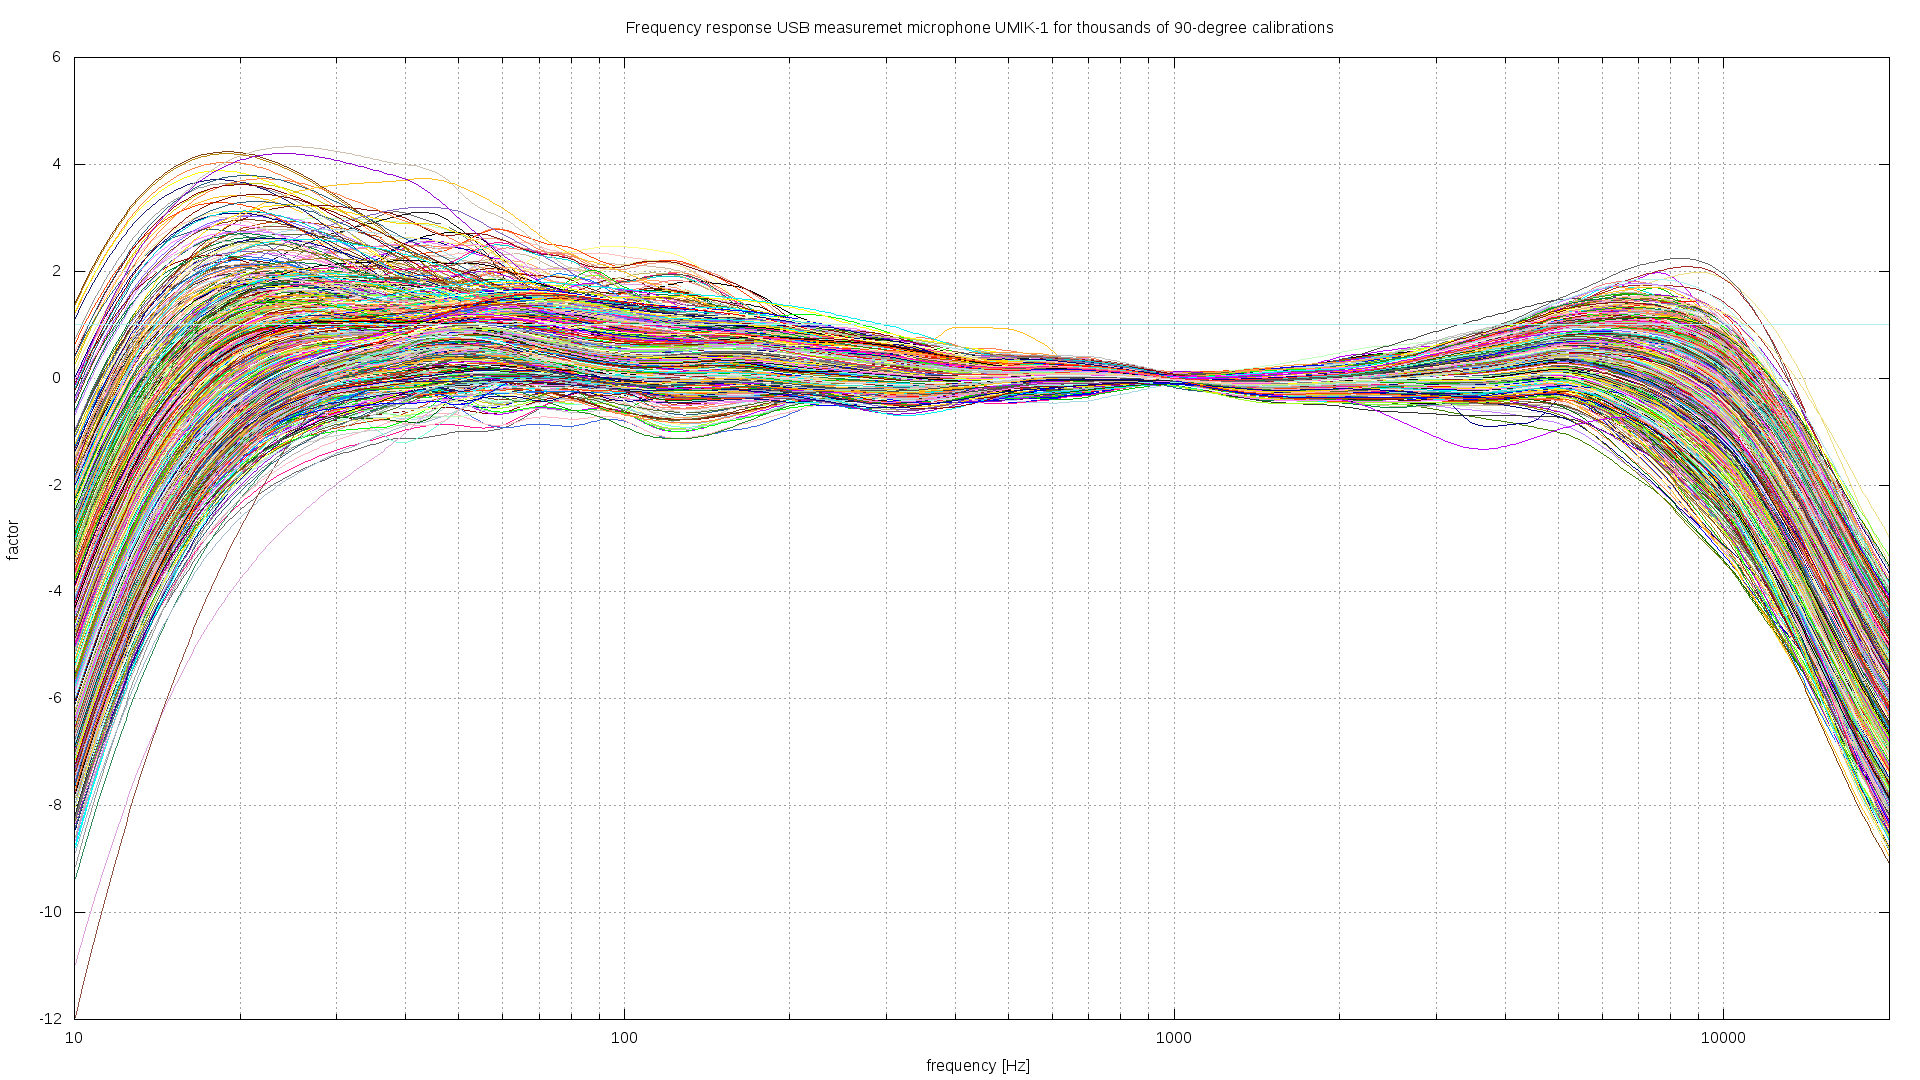

This figure's gnuplot source:
set title 'Frequency response USB measuremet microphone UMIK-1 \
for thousands of 90-degree calibrations'
set nokey
set term png size 1920, 1080
set output 'plots/responses-all_90deg.png'
set ylabel 'factor'
set xlabel 'frequency [Hz]'
set xrange [:20000]
set logscale x
set grid ytics lt 1
set grid xtics lt 1
set grid mxtics lt 0
plot \
'data/7006000_90deg.tsv' using 1:2 with lines, \
'data/7006001_90deg.tsv' using 1:2 with lines, \
'data/7006002_90deg.tsv' using 1:2 with lines, \
'data/7006003_90deg.tsv' using 1:2 with lines, \
'data/7006004_90deg.tsv' using 1:2 with lines, \
'data/7006005_90deg.tsv' using 1:2 with lines, \
'data/7006006_90deg.tsv' using 1:2 with lines, \
'data/7006007_90deg.tsv' using 1:2 with lines, \
'data/7006008_90deg.tsv' using 1:2 with lines, \
'data/7006009_90deg.tsv' using 1:2 with lines, \
'data/7006010_90deg.tsv' using 1:2 with lines, \
'data/7006011_90deg.tsv' using 1:2 with lines, \
'data/7006012_90deg.tsv' using 1:2 with lines, \
'data/7006013_90deg.tsv' using 1:2 with lines, \
'data/7006014_90deg.tsv' using 1:2 with lines, \
'data/7006015_90deg.tsv' using 1:2 with lines, \
'data/7006016_90deg.tsv' using 1:2 with lines, \
'data/7006017_90deg.tsv' using 1:2 with lines, \
'data/7006018_90deg.tsv' using 1:2 with lines, \
'data/7006019_90deg.tsv' using 1:2 with lines, \
'data/7006020_90deg.tsv' using 1:2 with lines, \
'data/7006021_90deg.tsv' using 1:2 with lines, \
'data/7006022_90deg.tsv' using 1:2 with lines, \
'data/7006023_90deg.tsv' using 1:2 with lines, \
'data/7006024_90deg.tsv' using 1:2 with lines, \
'data/7006025_90deg.tsv' using 1:2 with lines, \
'data/7006026_90deg.tsv' using 1:2 with lines, \
'data/7006027_90deg.tsv' using 1:2 with lines, \
'data/7006028_90deg.tsv' using 1:2 with lines, \
'data/7006029_90deg.tsv' using 1:2 with lines, \
'data/7006030_90deg.tsv' using 1:2 with lines, \
'data/7006031_90deg.tsv' using 1:2 with lines, \
'data/7006032_90deg.tsv' using 1:2 with lines, \
'data/7006033_90deg.tsv' using 1:2 with lines, \
'data/7006034_90deg.tsv' using 1:2 with lines, \
'data/7006035_90deg.tsv' using 1:2 with lines, \
'data/7006036_90deg.tsv' using 1:2 with lines, \
'data/7006037_90deg.tsv' using 1:2 with lines, \
'data/7006038_90deg.tsv' using 1:2 with lines, \
'data/7006039_90deg.tsv' using 1:2 with lines, \
'data/7006040_90deg.tsv' using 1:2 with lines, \
'data/7006041_90deg.tsv' using 1:2 with lines, \
'data/7006042_90deg.tsv' using 1:2 with lines, \
'data/7006043_90deg.tsv' using 1:2 with lines, \
'data/7006044_90deg.tsv' using 1:2 with lines, \
'data/7006045_90deg.tsv' using 1:2 with lines, \
'data/7006046_90deg.tsv' using 1:2 with lines, \
'data/7006047_90deg.tsv' using 1:2 with lines, \
'data/7006048_90deg.tsv' using 1:2 with lines, \
'data/7006049_90deg.tsv' using 1:2 with lines, \
'data/7006050_90deg.tsv' using 1:2 with lines, \
'data/7006051_90deg.tsv' using 1:2 with lines, \
'data/7006052_90deg.tsv' using 1:2 with lines, \
'data/7006053_90deg.tsv' using 1:2 with lines, \
'data/7006054_90deg.tsv' using 1:2 with lines, \
'data/7006055_90deg.tsv' using 1:2 with lines, \
'data/7006056_90deg.tsv' using 1:2 with lines, \
'data/7006057_90deg.tsv' using 1:2 with lines, \
'data/7006058_90deg.tsv' using 1:2 with lines, \
'data/7006059_90deg.tsv' using 1:2 with lines, \
'data/7006060_90deg.tsv' using 1:2 with lines, \
'data/7006061_90deg.tsv' using 1:2 with lines, \
'data/7006062_90deg.tsv' using 1:2 with lines, \
'data/7006063_90deg.tsv' using 1:2 with lines, \
'data/7006064_90deg.tsv' using 1:2 with lines, \
'data/7006065_90deg.tsv' using 1:2 with lines, \
'data/7006066_90deg.tsv' using 1:2 with lines, \
'data/7006067_90deg.tsv' using 1:2 with lines, \
'data/7006068_90deg.tsv' using 1:2 with lines, \
'data/7006069_90deg.tsv' using 1:2 with lines, \
'data/7006070_90deg.tsv' using 1:2 with lines, \
'data/7006071_90deg.tsv' using 1:2 with lines, \
'data/7006072_90deg.tsv' using 1:2 with lines, \
'data/7006073_90deg.tsv' using 1:2 with lines, \
'data/7006074_90deg.tsv' using 1:2 with lines, \
'data/7006075_90deg.tsv' using 1:2 with lines, \
'data/7006076_90deg.tsv' using 1:2 with lines, \
'data/7006077_90deg.tsv' using 1:2 with lines, \
'data/7006078_90deg.tsv' using 1:2 with lines, \
'data/7006079_90deg.tsv' using 1:2 with lines, \
'data/7006080_90deg.tsv' using 1:2 with lines, \
'data/7006081_90deg.tsv' using 1:2 with lines, \
'data/7006082_90deg.tsv' using 1:2 with lines, \
'data/7006083_90deg.tsv' using 1:2 with lines, \
'data/7006084_90deg.tsv' using 1:2 with lines, \
'data/7006085_90deg.tsv' using 1:2 with lines, \
'data/7006086_90deg.tsv' using 1:2 with lines, \
'data/7006087_90deg.tsv' using 1:2 with lines, \
'data/7006088_90deg.tsv' using 1:2 with lines, \
'data/7006089_90deg.tsv' using 1:2 with lines, \
'data/7006090_90deg.tsv' using 1:2 with lines, \
'data/7006091_90deg.tsv' using 1:2 with lines, \
'data/7006092_90deg.tsv' using 1:2 with lines, \
'data/7006093_90deg.tsv' using 1:2 with lines, \
'data/7006094_90deg.tsv' using 1:2 with lines, \
'data/7006095_90deg.tsv' using 1:2 with lines, \
'data/7006096_90deg.tsv' using 1:2 with lines, \
'data/7006097_90deg.tsv' using 1:2 with lines, \
'data/7006098_90deg.tsv' using 1:2 with lines, \
'data/7006099_90deg.tsv' using 1:2 with lines, \
'data/7006100_90deg.tsv' using 1:2 with lines, \
'data/7006101_90deg.tsv' using 1:2 with lines, \
'data/7006102_90deg.tsv' using 1:2 with lines, \
'data/7006103_90deg.tsv' using 1:2 with lines, \
'data/7006104_90deg.tsv' using 1:2 with lines, \
'data/7006105_90deg.tsv' using 1:2 with lines, \
'data/7006106_90deg.tsv' using 1:2 with lines, \
'data/7006107_90deg.tsv' using 1:2 with lines, \
'data/7006108_90deg.tsv' using 1:2 with lines, \
'data/7006109_90deg.tsv' using 1:2 with lines, \
'data/7006110_90deg.tsv' using 1:2 with lines, \
'data/7006111_90deg.tsv' using 1:2 with lines, \
'data/7006112_90deg.tsv' using 1:2 with lines, \
'data/7006113_90deg.tsv' using 1:2 with lines, \
'data/7006114_90deg.tsv' using 1:2 with lines, \
'data/7006115_90deg.tsv' using 1:2 with lines, \
'data/7006116_90deg.tsv' using 1:2 with lines, \
'data/7006117_90deg.tsv' using 1:2 with lines, \
'data/7006118_90deg.tsv' using 1:2 with lines, \
'data/7006119_90deg.tsv' using 1:2 with lines, \
'data/7006120_90deg.tsv' using 1:2 with lines, \
'data/7006121_90deg.tsv' using 1:2 with lines, \
'data/7006122_90deg.tsv' using 1:2 with lines, \
'data/7006123_90deg.tsv' using 1:2 with lines, \
'data/7006124_90deg.tsv' using 1:2 with lines, \
'data/7006125_90deg.tsv' using 1:2 with lines, \
'data/7006126_90deg.tsv' using 1:2 with lines, \
'data/7006127_90deg.tsv' using 1:2 with lines, \
'data/7006128_90deg.tsv' using 1:2 with lines, \
'data/7006129_90deg.tsv' using 1:2 with lines, \
'data/7006130_90deg.tsv' using 1:2 with lines, \
'data/7006131_90deg.tsv' using 1:2 with lines, \
'data/7006132_90deg.tsv' using 1:2 with lines, \
'data/7006133_90deg.tsv' using 1:2 with lines, \
'data/7006134_90deg.tsv' using 1:2 with lines, \
'data/7006135_90deg.tsv' using 1:2 with lines, \
'data/7006136_90deg.tsv' using 1:2 with lines, \
'data/7006137_90deg.tsv' using 1:2 with lines, \
'data/7006138_90deg.tsv' using 1:2 with lines, \
'data/7006139_90deg.tsv' using 1:2 with lines, \
'data/7006140_90deg.tsv' using 1:2 with lines, \
'data/7006141_90deg.tsv' using 1:2 with lines, \
'data/7006142_90deg.tsv' using 1:2 with lines, \
'data/7006143_90deg.tsv' using 1:2 with lines, \
'data/7006144_90deg.tsv' using 1:2 with lines, \
'data/7006145_90deg.tsv' using 1:2 with lines, \
'data/7006146_90deg.tsv' using 1:2 with lines, \
'data/7006147_90deg.tsv' using 1:2 with lines, \
'data/7006148_90deg.tsv' using 1:2 with lines, \
'data/7006149_90deg.tsv' using 1:2 with lines, \
'data/7006150_90deg.tsv' using 1:2 with lines, \
'data/7006151_90deg.tsv' using 1:2 with lines, \
'data/7006152_90deg.tsv' using 1:2 with lines, \
'data/7006153_90deg.tsv' using 1:2 with lines, \
'data/7006154_90deg.tsv' using 1:2 with lines, \
'data/7006155_90deg.tsv' using 1:2 with lines, \
'data/7006156_90deg.tsv' using 1:2 with lines, \
'data/7006157_90deg.tsv' using 1:2 with lines, \
'data/7006158_90deg.tsv' using 1:2 with lines, \
'data/7006159_90deg.tsv' using 1:2 with lines, \
'data/7006160_90deg.tsv' using 1:2 with lines, \
'data/7006161_90deg.tsv' using 1:2 with lines, \
'data/7006162_90deg.tsv' using 1:2 with lines, \
'data/7006163_90deg.tsv' using 1:2 with lines, \
'data/7006164_90deg.tsv' using 1:2 with lines, \
'data/7006165_90deg.tsv' using 1:2 with lines, \
'data/7006166_90deg.tsv' using 1:2 with lines, \
'data/7006167_90deg.tsv' using 1:2 with lines, \
'data/7006168_90deg.tsv' using 1:2 with lines, \
'data/7006169_90deg.tsv' using 1:2 with lines, \
'data/7006170_90deg.tsv' using 1:2 with lines, \
'data/7006171_90deg.tsv' using 1:2 with lines, \
'data/7006172_90deg.tsv' using 1:2 with lines, \
'data/7006173_90deg.tsv' using 1:2 with lines, \
'data/7006174_90deg.tsv' using 1:2 with lines, \
'data/7006175_90deg.tsv' using 1:2 with lines, \
'data/7006176_90deg.tsv' using 1:2 with lines, \
'data/7006177_90deg.tsv' using 1:2 with lines, \
'data/7006178_90deg.tsv' using 1:2 with lines, \
'data/7006179_90deg.tsv' using 1:2 with lines, \
'data/7006180_90deg.tsv' using 1:2 with lines, \
'data/7006181_90deg.tsv' using 1:2 with lines, \
'data/7006182_90deg.tsv' using 1:2 with lines, \
'data/7006183_90deg.tsv' using 1:2 with lines, \
'data/7006184_90deg.tsv' using 1:2 with lines, \
'data/7006185_90deg.tsv' using 1:2 with lines, \
'data/7006186_90deg.tsv' using 1:2 with lines, \
'data/7006187_90deg.tsv' using 1:2 with lines, \
'data/7006188_90deg.tsv' using 1:2 with lines, \
'data/7006189_90deg.tsv' using 1:2 with lines, \
'data/7006190_90deg.tsv' using 1:2 with lines, \
'data/7006191_90deg.tsv' using 1:2 with lines, \
'data/7006192_90deg.tsv' using 1:2 with lines, \
'data/7006193_90deg.tsv' using 1:2 with lines, \
'data/7006194_90deg.tsv' using 1:2 with lines, \
'data/7006195_90deg.tsv' using 1:2 with lines, \
'data/7006196_90deg.tsv' using 1:2 with lines, \
'data/7006197_90deg.tsv' using 1:2 with lines, \
'data/7006198_90deg.tsv' using 1:2 with lines, \
'data/7006199_90deg.tsv' using 1:2 with lines, \
'data/7006200_90deg.tsv' using 1:2 with lines, \
'data/7006201_90deg.tsv' using 1:2 with lines, \
'data/7006202_90deg.tsv' using 1:2 with lines, \
'data/7006203_90deg.tsv' using 1:2 with lines, \
'data/7006204_90deg.tsv' using 1:2 with lines, \
'data/7006205_90deg.tsv' using 1:2 with lines, \
'data/7006206_90deg.tsv' using 1:2 with lines, \
'data/7006207_90deg.tsv' using 1:2 with lines, \
'data/7006208_90deg.tsv' using 1:2 with lines, \
'data/7006209_90deg.tsv' using 1:2 with lines, \
'data/7006210_90deg.tsv' using 1:2 with lines, \
'data/7006211_90deg.tsv' using 1:2 with lines, \
'data/7006212_90deg.tsv' using 1:2 with lines, \
'data/7006213_90deg.tsv' using 1:2 with lines, \
'data/7006214_90deg.tsv' using 1:2 with lines, \
'data/7006215_90deg.tsv' using 1:2 with lines, \
'data/7006216_90deg.tsv' using 1:2 with lines, \
'data/7006217_90deg.tsv' using 1:2 with lines, \
'data/7006218_90deg.tsv' using 1:2 with lines, \
'data/7006219_90deg.tsv' using 1:2 with lines, \
'data/7006220_90deg.tsv' using 1:2 with lines, \
'data/7006221_90deg.tsv' using 1:2 with lines, \
'data/7006222_90deg.tsv' using 1:2 with lines, \
'data/7006223_90deg.tsv' using 1:2 with lines, \
'data/7006224_90deg.tsv' using 1:2 with lines, \
'data/7006225_90deg.tsv' using 1:2 with lines, \
'data/7006226_90deg.tsv' using 1:2 with lines, \
'data/7006227_90deg.tsv' using 1:2 with lines, \
'data/7006228_90deg.tsv' using 1:2 with lines, \
'data/7006229_90deg.tsv' using 1:2 with lines, \
'data/7006230_90deg.tsv' using 1:2 with lines, \
'data/7006231_90deg.tsv' using 1:2 with lines, \
'data/7006232_90deg.tsv' using 1:2 with lines, \
'data/7006233_90deg.tsv' using 1:2 with lines, \
'data/7006234_90deg.tsv' using 1:2 with lines, \
'data/7006235_90deg.tsv' using 1:2 with lines, \
'data/7006236_90deg.tsv' using 1:2 with lines, \
'data/7006237_90deg.tsv' using 1:2 with lines, \
'data/7006238_90deg.tsv' using 1:2 with lines, \
'data/7006239_90deg.tsv' using 1:2 with lines, \
'data/7006240_90deg.tsv' using 1:2 with lines, \
'data/7006241_90deg.tsv' using 1:2 with lines, \
'data/7006242_90deg.tsv' using 1:2 with lines, \
'data/7006243_90deg.tsv' using 1:2 with lines, \
'data/7006244_90deg.tsv' using 1:2 with lines, \
'data/7006245_90deg.tsv' using 1:2 with lines, \
'data/7006246_90deg.tsv' using 1:2 with lines, \
'data/7006247_90deg.tsv' using 1:2 with lines, \
'data/7006248_90deg.tsv' using 1:2 with lines, \
'data/7006249_90deg.tsv' using 1:2 with lines, \
'data/7006250_90deg.tsv' using 1:2 with lines, \
'data/7006251_90deg.tsv' using 1:2 with lines, \
'data/7006252_90deg.tsv' using 1:2 with lines, \
'data/7006253_90deg.tsv' using 1:2 with lines, \
'data/7006254_90deg.tsv' using 1:2 with lines, \
'data/7006255_90deg.tsv' using 1:2 with lines, \
'data/7006256_90deg.tsv' using 1:2 with lines, \
'data/7006257_90deg.tsv' using 1:2 with lines, \
'data/7006258_90deg.tsv' using 1:2 with lines, \
'data/7006259_90deg.tsv' using 1:2 with lines, \
'data/7006260_90deg.tsv' using 1:2 with lines, \
'data/7006261_90deg.tsv' using 1:2 with lines, \
'data/7006262_90deg.tsv' using 1:2 with lines, \
'data/7006263_90deg.tsv' using 1:2 with lines, \
'data/7006264_90deg.tsv' using 1:2 with lines, \
'data/7006265_90deg.tsv' using 1:2 with lines, \
'data/7006266_90deg.tsv' using 1:2 with lines, \
'data/7006267_90deg.tsv' using 1:2 with lines, \
'data/7006268_90deg.tsv' using 1:2 with lines, \
'data/7006269_90deg.tsv' using 1:2 with lines, \
'data/7006270_90deg.tsv' using 1:2 with lines, \
'data/7006271_90deg.tsv' using 1:2 with lines, \
'data/7006272_90deg.tsv' using 1:2 with lines, \
'data/7006273_90deg.tsv' using 1:2 with lines, \
'data/7006274_90deg.tsv' using 1:2 with lines, \
'data/7006275_90deg.tsv' using 1:2 with lines, \
'data/7006276_90deg.tsv' using 1:2 with lines, \
'data/7006277_90deg.tsv' using 1:2 with lines, \
'data/7006278_90deg.tsv' using 1:2 with lines, \
'data/7006279_90deg.tsv' using 1:2 with lines, \
'data/7006280_90deg.tsv' using 1:2 with lines, \
'data/7006281_90deg.tsv' using 1:2 with lines, \
'data/7006282_90deg.tsv' using 1:2 with lines, \
'data/7006283_90deg.tsv' using 1:2 with lines, \
'data/7006284_90deg.tsv' using 1:2 with lines, \
'data/7006285_90deg.tsv' using 1:2 with lines, \
'data/7006286_90deg.tsv' using 1:2 with lines, \
'data/7006287_90deg.tsv' using 1:2 with lines, \
'data/7006288_90deg.tsv' using 1:2 with lines, \
'data/7006289_90deg.tsv' using 1:2 with lines, \
'data/7006290_90deg.tsv' using 1:2 with lines, \
'data/7006291_90deg.tsv' using 1:2 with lines, \
'data/7006292_90deg.tsv' using 1:2 with lines, \
'data/7006293_90deg.tsv' using 1:2 with lines, \
'data/7006294_90deg.tsv' using 1:2 with lines, \
'data/7006295_90deg.tsv' using 1:2 with lines, \
'data/7006296_90deg.tsv' using 1:2 with lines, \
'data/7006297_90deg.tsv' using 1:2 with lines, \
'data/7006298_90deg.tsv' using 1:2 with lines, \
'data/7006299_90deg.tsv' using 1:2 with lines, \
'data/7006300_90deg.tsv' using 1:2 with lines, \
'data/7006301_90deg.tsv' using 1:2 with lines, \
'data/7006302_90deg.tsv' using 1:2 with lines, \
'data/7006303_90deg.tsv' using 1:2 with lines, \
'data/7006304_90deg.tsv' using 1:2 with lines, \
'data/7006305_90deg.tsv' using 1:2 with lines, \
'data/7006306_90deg.tsv' using 1:2 with lines, \
'data/7006307_90deg.tsv' using 1:2 with lines, \
'data/7006308_90deg.tsv' using 1:2 with lines, \
'data/7006309_90deg.tsv' using 1:2 with lines, \
'data/7006310_90deg.tsv' using 1:2 with lines, \
'data/7006311_90deg.tsv' using 1:2 with lines, \
'data/7006312_90deg.tsv' using 1:2 with lines, \
'data/7006313_90deg.tsv' using 1:2 with lines, \
'data/7006314_90deg.tsv' using 1:2 with lines, \
'data/7006315_90deg.tsv' using 1:2 with lines, \
'data/7006316_90deg.tsv' using 1:2 with lines, \
'data/7006317_90deg.tsv' using 1:2 with lines, \
'data/7006318_90deg.tsv' using 1:2 with lines, \
'data/7006319_90deg.tsv' using 1:2 with lines, \
'data/7006320_90deg.tsv' using 1:2 with lines, \
'data/7006321_90deg.tsv' using 1:2 with lines, \
'data/7006322_90deg.tsv' using 1:2 with lines, \
'data/7006323_90deg.tsv' using 1:2 with lines, \
'data/7006324_90deg.tsv' using 1:2 with lines, \
'data/7006325_90deg.tsv' using 1:2 with lines, \
'data/7006326_90deg.tsv' using 1:2 with lines, \
'data/7006327_90deg.tsv' using 1:2 with lines, \
'data/7006328_90deg.tsv' using 1:2 with lines, \
'data/7006329_90deg.tsv' using 1:2 with lines, \
'data/7006330_90deg.tsv' using 1:2 with lines, \
'data/7006331_90deg.tsv' using 1:2 with lines, \
'data/7006332_90deg.tsv' using 1:2 with lines, \
'data/7006333_90deg.tsv' using 1:2 with lines, \
'data/7006334_90deg.tsv' using 1:2 with lines, \
'data/7006335_90deg.tsv' using 1:2 with lines, \
'data/7006336_90deg.tsv' using 1:2 with lines, \
'data/7006337_90deg.tsv' using 1:2 with lines, \
'data/7006338_90deg.tsv' using 1:2 with lines, \
'data/7006339_90deg.tsv' using 1:2 with lines, \
'data/7006340_90deg.tsv' using 1:2 with lines, \
'data/7006341_90deg.tsv' using 1:2 with lines, \
'data/7006342_90deg.tsv' using 1:2 with lines, \
'data/7006343_90deg.tsv' using 1:2 with lines, \
'data/7006344_90deg.tsv' using 1:2 with lines, \
'data/7006345_90deg.tsv' using 1:2 with lines, \
'data/7006346_90deg.tsv' using 1:2 with lines, \
'data/7006347_90deg.tsv' using 1:2 with lines, \
'data/7006348_90deg.tsv' using 1:2 with lines, \
'data/7006349_90deg.tsv' using 1:2 with lines, \
'data/7006350_90deg.tsv' using 1:2 with lines, \
'data/7006351_90deg.tsv' using 1:2 with lines, \
'data/7006352_90deg.tsv' using 1:2 with lines, \
'data/7006353_90deg.tsv' using 1:2 with lines, \
'data/7006354_90deg.tsv' using 1:2 with lines, \
'data/7006355_90deg.tsv' using 1:2 with lines, \
'data/7006356_90deg.tsv' using 1:2 with lines, \
'data/7006357_90deg.tsv' using 1:2 with lines, \
'data/7006358_90deg.tsv' using 1:2 with lines, \
'data/7006359_90deg.tsv' using 1:2 with lines, \
'data/7006360_90deg.tsv' using 1:2 with lines, \
'data/7006361_90deg.tsv' using 1:2 with lines, \
'data/7006362_90deg.tsv' using 1:2 with lines, \
'data/7006363_90deg.tsv' using 1:2 with lines, \
'data/7006364_90deg.tsv' using 1:2 with lines, \
'data/7006365_90deg.tsv' using 1:2 with lines, \
'data/7006366_90deg.tsv' using 1:2 with lines, \
'data/7006367_90deg.tsv' using 1:2 with lines, \
'data/7006368_90deg.tsv' using 1:2 with lines, \
'data/7006369_90deg.tsv' using 1:2 with lines, \
'data/7006370_90deg.tsv' using 1:2 with lines, \
'data/7006371_90deg.tsv' using 1:2 with lines, \
'data/7006372_90deg.tsv' using 1:2 with lines, \
'data/7006373_90deg.tsv' using 1:2 with lines, \
'data/7006374_90deg.tsv' using 1:2 with lines, \
'data/7006375_90deg.tsv' using 1:2 with lines, \
'data/7006376_90deg.tsv' using 1:2 with lines, \
'data/7006377_90deg.tsv' using 1:2 with lines, \
'data/7006378_90deg.tsv' using 1:2 with lines, \
'data/7006379_90deg.tsv' using 1:2 with lines, \
'data/7006380_90deg.tsv' using 1:2 with lines, \
'data/7006381_90deg.tsv' using 1:2 with lines, \
'data/7006382_90deg.tsv' using 1:2 with lines, \
'data/7006383_90deg.tsv' using 1:2 with lines, \
'data/7006384_90deg.tsv' using 1:2 with lines, \
'data/7006385_90deg.tsv' using 1:2 with lines, \
'data/7006386_90deg.tsv' using 1:2 with lines, \
'data/7006387_90deg.tsv' using 1:2 with lines, \
'data/7006388_90deg.tsv' using 1:2 with lines, \
'data/7006389_90deg.tsv' using 1:2 with lines, \
'data/7006390_90deg.tsv' using 1:2 with lines, \
'data/7006391_90deg.tsv' using 1:2 with lines, \
'data/7006392_90deg.tsv' using 1:2 with lines, \
'data/7006393_90deg.tsv' using 1:2 with lines, \
'data/7006394_90deg.tsv' using 1:2 with lines, \
'data/7006395_90deg.tsv' using 1:2 with lines, \
'data/7006396_90deg.tsv' using 1:2 with lines, \
'data/7006397_90deg.tsv' using 1:2 with lines, \
'data/7006398_90deg.tsv' using 1:2 with lines, \
'data/7006399_90deg.tsv' using 1:2 with lines, \
'data/7006400_90deg.tsv' using 1:2 with lines, \
'data/7006401_90deg.tsv' using 1:2 with lines, \
'data/7006402_90deg.tsv' using 1:2 with lines, \
'data/7006403_90deg.tsv' using 1:2 with lines, \
'data/7006404_90deg.tsv' using 1:2 with lines, \
'data/7006405_90deg.tsv' using 1:2 with lines, \
'data/7006406_90deg.tsv' using 1:2 with lines, \
'data/7006407_90deg.tsv' using 1:2 with lines, \
'data/7006408_90deg.tsv' using 1:2 with lines, \
'data/7006409_90deg.tsv' using 1:2 with lines, \
'data/7006410_90deg.tsv' using 1:2 with lines, \
'data/7006411_90deg.tsv' using 1:2 with lines, \
'data/7006412_90deg.tsv' using 1:2 with lines, \
'data/7006413_90deg.tsv' using 1:2 with lines, \
'data/7006414_90deg.tsv' using 1:2 with lines, \
'data/7006415_90deg.tsv' using 1:2 with lines, \
'data/7006416_90deg.tsv' using 1:2 with lines, \
'data/7006417_90deg.tsv' using 1:2 with lines, \
'data/7006418_90deg.tsv' using 1:2 with lines, \
'data/7006419_90deg.tsv' using 1:2 with lines, \
'data/7006420_90deg.tsv' using 1:2 with lines, \
'data/7006421_90deg.tsv' using 1:2 with lines, \
'data/7006422_90deg.tsv' using 1:2 with lines, \
'data/7006423_90deg.tsv' using 1:2 with lines, \
'data/7006424_90deg.tsv' using 1:2 with lines, \
'data/7006425_90deg.tsv' using 1:2 with lines, \
'data/7006426_90deg.tsv' using 1:2 with lines, \
'data/7006427_90deg.tsv' using 1:2 with lines, \
'data/7006428_90deg.tsv' using 1:2 with lines, \
'data/7006429_90deg.tsv' using 1:2 with lines, \
'data/7006430_90deg.tsv' using 1:2 with lines, \
'data/7006431_90deg.tsv' using 1:2 with lines, \
'data/7006432_90deg.tsv' using 1:2 with lines, \
'data/7006433_90deg.tsv' using 1:2 with lines, \
'data/7006434_90deg.tsv' using 1:2 with lines, \
'data/7006435_90deg.tsv' using 1:2 with lines, \
'data/7006436_90deg.tsv' using 1:2 with lines, \
'data/7006437_90deg.tsv' using 1:2 with lines, \
'data/7006438_90deg.tsv' using 1:2 with lines, \
'data/7006439_90deg.tsv' using 1:2 with lines, \
'data/7006440_90deg.tsv' using 1:2 with lines, \
'data/7006441_90deg.tsv' using 1:2 with lines, \
'data/7006442_90deg.tsv' using 1:2 with lines, \
'data/7006443_90deg.tsv' using 1:2 with lines, \
'data/7006444_90deg.tsv' using 1:2 with lines, \
'data/7006445_90deg.tsv' using 1:2 with lines, \
'data/7006446_90deg.tsv' using 1:2 with lines, \
'data/7006447_90deg.tsv' using 1:2 with lines, \
'data/7006448_90deg.tsv' using 1:2 with lines, \
'data/7006449_90deg.tsv' using 1:2 with lines, \
'data/7006450_90deg.tsv' using 1:2 with lines, \
'data/7006451_90deg.tsv' using 1:2 with lines, \
'data/7006452_90deg.tsv' using 1:2 with lines, \
'data/7006453_90deg.tsv' using 1:2 with lines, \
'data/7006454_90deg.tsv' using 1:2 with lines, \
'data/7006455_90deg.tsv' using 1:2 with lines, \
'data/7006456_90deg.tsv' using 1:2 with lines, \
'data/7006457_90deg.tsv' using 1:2 with lines, \
'data/7006458_90deg.tsv' using 1:2 with lines, \
'data/7006459_90deg.tsv' using 1:2 with lines, \
'data/7006460_90deg.tsv' using 1:2 with lines, \
'data/7006461_90deg.tsv' using 1:2 with lines, \
'data/7006462_90deg.tsv' using 1:2 with lines, \
'data/7006463_90deg.tsv' using 1:2 with lines, \
'data/7006464_90deg.tsv' using 1:2 with lines, \
'data/7006465_90deg.tsv' using 1:2 with lines, \
'data/7006466_90deg.tsv' using 1:2 with lines, \
'data/7006467_90deg.tsv' using 1:2 with lines, \
'data/7006468_90deg.tsv' using 1:2 with lines, \
'data/7006469_90deg.tsv' using 1:2 with lines, \
'data/7006470_90deg.tsv' using 1:2 with lines, \
'data/7006471_90deg.tsv' using 1:2 with lines, \
'data/7006472_90deg.tsv' using 1:2 with lines, \
'data/7006473_90deg.tsv' using 1:2 with lines, \
'data/7006474_90deg.tsv' using 1:2 with lines, \
'data/7006475_90deg.tsv' using 1:2 with lines, \
'data/7006476_90deg.tsv' using 1:2 with lines, \
'data/7006477_90deg.tsv' using 1:2 with lines, \
'data/7006478_90deg.tsv' using 1:2 with lines, \
'data/7006479_90deg.tsv' using 1:2 with lines, \
'data/7006480_90deg.tsv' using 1:2 with lines, \
'data/7006481_90deg.tsv' using 1:2 with lines, \
'data/7006482_90deg.tsv' using 1:2 with lines, \
'data/7006483_90deg.tsv' using 1:2 with lines, \
'data/7006484_90deg.tsv' using 1:2 with lines, \
'data/7006485_90deg.tsv' using 1:2 with lines, \
'data/7006486_90deg.tsv' using 1:2 with lines, \
'data/7006487_90deg.tsv' using 1:2 with lines, \
'data/7006488_90deg.tsv' using 1:2 with lines, \
'data/7006489_90deg.tsv' using 1:2 with lines, \
'data/7006490_90deg.tsv' using 1:2 with lines, \
'data/7006491_90deg.tsv' using 1:2 with lines, \
'data/7006492_90deg.tsv' using 1:2 with lines, \
'data/7006493_90deg.tsv' using 1:2 with lines, \
'data/7006494_90deg.tsv' using 1:2 with lines, \
'data/7006495_90deg.tsv' using 1:2 with lines, \
'data/7006496_90deg.tsv' using 1:2 with lines, \
'data/7006497_90deg.tsv' using 1:2 with lines, \
'data/7006498_90deg.tsv' using 1:2 with lines, \
'data/7006499_90deg.tsv' using 1:2 with lines, \
'data/7006500_90deg.tsv' using 1:2 with lines, \
'data/7006501_90deg.tsv' using 1:2 with lines, \
'data/7006502_90deg.tsv' using 1:2 with lines, \
'data/7006503_90deg.tsv' using 1:2 with lines, \
'data/7006504_90deg.tsv' using 1:2 with lines, \
'data/7006505_90deg.tsv' using 1:2 with lines, \
'data/7006506_90deg.tsv' using 1:2 with lines, \
'data/7006507_90deg.tsv' using 1:2 with lines, \
'data/7006508_90deg.tsv' using 1:2 with lines, \
'data/7006509_90deg.tsv' using 1:2 with lines, \
'data/7006510_90deg.tsv' using 1:2 with lines, \
'data/7006511_90deg.tsv' using 1:2 with lines, \
'data/7006512_90deg.tsv' using 1:2 with lines, \
'data/7006513_90deg.tsv' using 1:2 with lines, \
'data/7006514_90deg.tsv' using 1:2 with lines, \
'data/7006515_90deg.tsv' using 1:2 with lines, \
'data/7006516_90deg.tsv' using 1:2 with lines, \
'data/7006517_90deg.tsv' using 1:2 with lines, \
'data/7006518_90deg.tsv' using 1:2 with lines, \
'data/7006519_90deg.tsv' using 1:2 with lines, \
'data/7006520_90deg.tsv' using 1:2 with lines, \
'data/7006521_90deg.tsv' using 1:2 with lines, \
'data/7006522_90deg.tsv' using 1:2 with lines, \
'data/7006523_90deg.tsv' using 1:2 with lines, \
'data/7006524_90deg.tsv' using 1:2 with lines, \
'data/7006525_90deg.tsv' using 1:2 with lines, \
'data/7006526_90deg.tsv' using 1:2 with lines, \
'data/7006527_90deg.tsv' using 1:2 with lines, \
'data/7006528_90deg.tsv' using 1:2 with lines, \
'data/7006529_90deg.tsv' using 1:2 with lines, \
'data/7006530_90deg.tsv' using 1:2 with lines, \
'data/7006531_90deg.tsv' using 1:2 with lines, \
'data/7006532_90deg.tsv' using 1:2 with lines, \
'data/7006533_90deg.tsv' using 1:2 with lines, \
'data/7006534_90deg.tsv' using 1:2 with lines, \
'data/7006535_90deg.tsv' using 1:2 with lines, \
'data/7006536_90deg.tsv' using 1:2 with lines, \
'data/7006537_90deg.tsv' using 1:2 with lines, \
'data/7006538_90deg.tsv' using 1:2 with lines, \
'data/7006539_90deg.tsv' using 1:2 with lines, \
'data/7006540_90deg.tsv' using 1:2 with lines, \
'data/7006541_90deg.tsv' using 1:2 with lines, \
'data/7006542_90deg.tsv' using 1:2 with lines, \
'data/7006543_90deg.tsv' using 1:2 with lines, \
'data/7006544_90deg.tsv' using 1:2 with lines, \
'data/7006545_90deg.tsv' using 1:2 with lines, \
'data/7006546_90deg.tsv' using 1:2 with lines, \
'data/7006547_90deg.tsv' using 1:2 with lines, \
'data/7006548_90deg.tsv' using 1:2 with lines, \
'data/7006549_90deg.tsv' using 1:2 with lines, \
'data/7006550_90deg.tsv' using 1:2 with lines, \
'data/7006551_90deg.tsv' using 1:2 with lines, \
'data/7006552_90deg.tsv' using 1:2 with lines, \
'data/7006553_90deg.tsv' using 1:2 with lines, \
'data/7006554_90deg.tsv' using 1:2 with lines, \
'data/7006555_90deg.tsv' using 1:2 with lines, \
'data/7006556_90deg.tsv' using 1:2 with lines, \
'data/7006557_90deg.tsv' using 1:2 with lines, \
'data/7006558_90deg.tsv' using 1:2 with lines, \
'data/7006559_90deg.tsv' using 1:2 with lines, \
'data/7006560_90deg.tsv' using 1:2 with lines, \
'data/7006561_90deg.tsv' using 1:2 with lines, \
'data/7006562_90deg.tsv' using 1:2 with lines, \
'data/7006563_90deg.tsv' using 1:2 with lines, \
'data/7006564_90deg.tsv' using 1:2 with lines, \
'data/7006565_90deg.tsv' using 1:2 with lines, \
'data/7006566_90deg.tsv' using 1:2 with lines, \
'data/7006567_90deg.tsv' using 1:2 with lines, \
'data/7006568_90deg.tsv' using 1:2 with lines, \
'data/7006569_90deg.tsv' using 1:2 with lines, \
'data/7006570_90deg.tsv' using 1:2 with lines, \
'data/7006571_90deg.tsv' using 1:2 with lines, \
'data/7006572_90deg.tsv' using 1:2 with lines, \
'data/7006573_90deg.tsv' using 1:2 with lines, \
'data/7006574_90deg.tsv' using 1:2 with lines, \
'data/7006575_90deg.tsv' using 1:2 with lines, \
'data/7006576_90deg.tsv' using 1:2 with lines, \
'data/7006577_90deg.tsv' using 1:2 with lines, \
'data/7006578_90deg.tsv' using 1:2 with lines, \
'data/7006579_90deg.tsv' using 1:2 with lines, \
'data/7006580_90deg.tsv' using 1:2 with lines, \
'data/7006581_90deg.tsv' using 1:2 with lines, \
'data/7006582_90deg.tsv' using 1:2 with lines, \
'data/7006583_90deg.tsv' using 1:2 with lines, \
'data/7006584_90deg.tsv' using 1:2 with lines, \
'data/7006585_90deg.tsv' using 1:2 with lines, \
'data/7006586_90deg.tsv' using 1:2 with lines, \
'data/7006587_90deg.tsv' using 1:2 with lines, \
'data/7006588_90deg.tsv' using 1:2 with lines, \
'data/7006589_90deg.tsv' using 1:2 with lines, \
'data/7006590_90deg.tsv' using 1:2 with lines, \
'data/7006591_90deg.tsv' using 1:2 with lines, \
'data/7006592_90deg.tsv' using 1:2 with lines, \
'data/7006593_90deg.tsv' using 1:2 with lines, \
'data/7006594_90deg.tsv' using 1:2 with lines, \
'data/7006595_90deg.tsv' using 1:2 with lines, \
'data/7006596_90deg.tsv' using 1:2 with lines, \
'data/7006597_90deg.tsv' using 1:2 with lines, \
'data/7006598_90deg.tsv' using 1:2 with lines, \
'data/7006599_90deg.tsv' using 1:2 with lines, \
'data/7006600_90deg.tsv' using 1:2 with lines, \
'data/7006601_90deg.tsv' using 1:2 with lines, \
'data/7006602_90deg.tsv' using 1:2 with lines, \
'data/7006603_90deg.tsv' using 1:2 with lines, \
'data/7006604_90deg.tsv' using 1:2 with lines, \
'data/7006605_90deg.tsv' using 1:2 with lines, \
'data/7006606_90deg.tsv' using 1:2 with lines, \
'data/7006607_90deg.tsv' using 1:2 with lines, \
'data/7006608_90deg.tsv' using 1:2 with lines, \
'data/7006609_90deg.tsv' using 1:2 with lines, \
'data/7006610_90deg.tsv' using 1:2 with lines, \
'data/7006611_90deg.tsv' using 1:2 with lines, \
'data/7006612_90deg.tsv' using 1:2 with lines, \
'data/7006613_90deg.tsv' using 1:2 with lines, \
'data/7006614_90deg.tsv' using 1:2 with lines, \
'data/7006615_90deg.tsv' using 1:2 with lines, \
'data/7006616_90deg.tsv' using 1:2 with lines, \
'data/7006617_90deg.tsv' using 1:2 with lines, \
'data/7006618_90deg.tsv' using 1:2 with lines, \
'data/7006619_90deg.tsv' using 1:2 with lines, \
'data/7006620_90deg.tsv' using 1:2 with lines, \
'data/7006621_90deg.tsv' using 1:2 with lines, \
'data/7006622_90deg.tsv' using 1:2 with lines, \
'data/7006623_90deg.tsv' using 1:2 with lines, \
'data/7006624_90deg.tsv' using 1:2 with lines, \
'data/7006625_90deg.tsv' using 1:2 with lines, \
'data/7006626_90deg.tsv' using 1:2 with lines, \
'data/7006627_90deg.tsv' using 1:2 with lines, \
'data/7006628_90deg.tsv' using 1:2 with lines, \
'data/7006629_90deg.tsv' using 1:2 with lines, \
'data/7006630_90deg.tsv' using 1:2 with lines, \
'data/7006631_90deg.tsv' using 1:2 with lines, \
'data/7006632_90deg.tsv' using 1:2 with lines, \
'data/7006633_90deg.tsv' using 1:2 with lines, \
'data/7006634_90deg.tsv' using 1:2 with lines, \
'data/7006635_90deg.tsv' using 1:2 with lines, \
'data/7006636_90deg.tsv' using 1:2 with lines, \
'data/7006637_90deg.tsv' using 1:2 with lines, \
'data/7006638_90deg.tsv' using 1:2 with lines, \
'data/7006639_90deg.tsv' using 1:2 with lines, \
'data/7006640_90deg.tsv' using 1:2 with lines, \
'data/7006641_90deg.tsv' using 1:2 with lines, \
'data/7006642_90deg.tsv' using 1:2 with lines, \
'data/7006643_90deg.tsv' using 1:2 with lines, \
'data/7006644_90deg.tsv' using 1:2 with lines, \
'data/7006645_90deg.tsv' using 1:2 with lines, \
'data/7006646_90deg.tsv' using 1:2 with lines, \
'data/7006647_90deg.tsv' using 1:2 with lines, \
'data/7006648_90deg.tsv' using 1:2 with lines, \
'data/7006649_90deg.tsv' using 1:2 with lines, \
'data/7006650_90deg.tsv' using 1:2 with lines, \
'data/7006651_90deg.tsv' using 1:2 with lines, \
'data/7006652_90deg.tsv' using 1:2 with lines, \
'data/7006653_90deg.tsv' using 1:2 with lines, \
'data/7006654_90deg.tsv' using 1:2 with lines, \
'data/7006655_90deg.tsv' using 1:2 with lines, \
'data/7006656_90deg.tsv' using 1:2 with lines, \
'data/7006657_90deg.tsv' using 1:2 with lines, \
'data/7006658_90deg.tsv' using 1:2 with lines, \
'data/7006659_90deg.tsv' using 1:2 with lines, \
'data/7006660_90deg.tsv' using 1:2 with lines, \
'data/7006661_90deg.tsv' using 1:2 with lines, \
'data/7006662_90deg.tsv' using 1:2 with lines, \
'data/7006663_90deg.tsv' using 1:2 with lines, \
'data/7006664_90deg.tsv' using 1:2 with lines, \
'data/7006665_90deg.tsv' using 1:2 with lines, \
'data/7006666_90deg.tsv' using 1:2 with lines, \
'data/7006667_90deg.tsv' using 1:2 with lines, \
'data/7006668_90deg.tsv' using 1:2 with lines, \
'data/7006669_90deg.tsv' using 1:2 with lines, \
'data/7006670_90deg.tsv' using 1:2 with lines, \
'data/7006671_90deg.tsv' using 1:2 with lines, \
'data/7006672_90deg.tsv' using 1:2 with lines, \
'data/7006673_90deg.tsv' using 1:2 with lines, \
'data/7006674_90deg.tsv' using 1:2 with lines, \
'data/7006675_90deg.tsv' using 1:2 with lines, \
'data/7006676_90deg.tsv' using 1:2 with lines, \
'data/7006677_90deg.tsv' using 1:2 with lines, \
'data/7006678_90deg.tsv' using 1:2 with lines, \
'data/7006679_90deg.tsv' using 1:2 with lines, \
'data/7006680_90deg.tsv' using 1:2 with lines, \
'data/7006681_90deg.tsv' using 1:2 with lines, \
'data/7006682_90deg.tsv' using 1:2 with lines, \
'data/7006683_90deg.tsv' using 1:2 with lines, \
'data/7006684_90deg.tsv' using 1:2 with lines, \
'data/7006685_90deg.tsv' using 1:2 with lines, \
'data/7006686_90deg.tsv' using 1:2 with lines, \
'data/7006687_90deg.tsv' using 1:2 with lines, \
'data/7006688_90deg.tsv' using 1:2 with lines, \
'data/7006689_90deg.tsv' using 1:2 with lines, \
'data/7006690_90deg.tsv' using 1:2 with lines, \
'data/7006691_90deg.tsv' using 1:2 with lines, \
'data/7006692_90deg.tsv' using 1:2 with lines, \
'data/7006693_90deg.tsv' using 1:2 with lines, \
'data/7006694_90deg.tsv' using 1:2 with lines, \
'data/7006695_90deg.tsv' using 1:2 with lines, \
'data/7006696_90deg.tsv' using 1:2 with lines, \
'data/7006697_90deg.tsv' using 1:2 with lines, \
'data/7006698_90deg.tsv' using 1:2 with lines, \
'data/7006699_90deg.tsv' using 1:2 with lines, \
'data/7006700_90deg.tsv' using 1:2 with lines, \
'data/7006701_90deg.tsv' using 1:2 with lines, \
'data/7006702_90deg.tsv' using 1:2 with lines, \
'data/7006703_90deg.tsv' using 1:2 with lines, \
'data/7006704_90deg.tsv' using 1:2 with lines, \
'data/7006705_90deg.tsv' using 1:2 with lines, \
'data/7006706_90deg.tsv' using 1:2 with lines, \
'data/7006707_90deg.tsv' using 1:2 with lines, \
'data/7006708_90deg.tsv' using 1:2 with lines, \
'data/7006709_90deg.tsv' using 1:2 with lines, \
'data/7006710_90deg.tsv' using 1:2 with lines, \
'data/7006711_90deg.tsv' using 1:2 with lines, \
'data/7006712_90deg.tsv' using 1:2 with lines, \
'data/7006713_90deg.tsv' using 1:2 with lines, \
'data/7006714_90deg.tsv' using 1:2 with lines, \
'data/7006715_90deg.tsv' using 1:2 with lines, \
'data/7006716_90deg.tsv' using 1:2 with lines, \
'data/7006717_90deg.tsv' using 1:2 with lines, \
'data/7006718_90deg.tsv' using 1:2 with lines, \
'data/7006719_90deg.tsv' using 1:2 with lines, \
'data/7006720_90deg.tsv' using 1:2 with lines, \
'data/7006721_90deg.tsv' using 1:2 with lines, \
'data/7006722_90deg.tsv' using 1:2 with lines, \
'data/7006723_90deg.tsv' using 1:2 with lines, \
'data/7006724_90deg.tsv' using 1:2 with lines, \
'data/7006725_90deg.tsv' using 1:2 with lines, \
'data/7006726_90deg.tsv' using 1:2 with lines, \
'data/7006727_90deg.tsv' using 1:2 with lines, \
'data/7006728_90deg.tsv' using 1:2 with lines, \
'data/7006729_90deg.tsv' using 1:2 with lines, \
'data/7006730_90deg.tsv' using 1:2 with lines, \
'data/7006731_90deg.tsv' using 1:2 with lines, \
'data/7006732_90deg.tsv' using 1:2 with lines, \
'data/7006733_90deg.tsv' using 1:2 with lines, \
'data/7006734_90deg.tsv' using 1:2 with lines, \
'data/7006735_90deg.tsv' using 1:2 with lines, \
'data/7006736_90deg.tsv' using 1:2 with lines, \
'data/7006737_90deg.tsv' using 1:2 with lines, \
'data/7006738_90deg.tsv' using 1:2 with lines, \
'data/7006739_90deg.tsv' using 1:2 with lines, \
'data/7006740_90deg.tsv' using 1:2 with lines, \
'data/7006741_90deg.tsv' using 1:2 with lines, \
'data/7006742_90deg.tsv' using 1:2 with lines, \
'data/7006743_90deg.tsv' using 1:2 with lines, \
'data/7006744_90deg.tsv' using 1:2 with lines, \
'data/7006745_90deg.tsv' using 1:2 with lines, \
'data/7006746_90deg.tsv' using 1:2 with lines, \
'data/7006747_90deg.tsv' using 1:2 with lines, \
'data/7006748_90deg.tsv' using 1:2 with lines, \
'data/7006749_90deg.tsv' using 1:2 with lines, \
'data/7006750_90deg.tsv' using 1:2 with lines, \
'data/7006751_90deg.tsv' using 1:2 with lines, \
'data/7006752_90deg.tsv' using 1:2 with lines, \
'data/7006753_90deg.tsv' using 1:2 with lines, \
'data/7006754_90deg.tsv' using 1:2 with lines, \
'data/7006755_90deg.tsv' using 1:2 with lines, \
'data/7006756_90deg.tsv' using 1:2 with lines, \
'data/7006757_90deg.tsv' using 1:2 with lines, \
'data/7006758_90deg.tsv' using 1:2 with lines, \
'data/7006759_90deg.tsv' using 1:2 with lines, \
'data/7006760_90deg.tsv' using 1:2 with lines, \
'data/7006761_90deg.tsv' using 1:2 with lines, \
'data/7006762_90deg.tsv' using 1:2 with lines, \
'data/7006763_90deg.tsv' using 1:2 with lines, \
'data/7006764_90deg.tsv' using 1:2 with lines, \
'data/7006765_90deg.tsv' using 1:2 with lines, \
'data/7006766_90deg.tsv' using 1:2 with lines, \
'data/7006767_90deg.tsv' using 1:2 with lines, \
'data/7006768_90deg.tsv' using 1:2 with lines, \
'data/7006769_90deg.tsv' using 1:2 with lines, \
'data/7006770_90deg.tsv' using 1:2 with lines, \
'data/7006771_90deg.tsv' using 1:2 with lines, \
'data/7006772_90deg.tsv' using 1:2 with lines, \
'data/7006773_90deg.tsv' using 1:2 with lines, \
'data/7006774_90deg.tsv' using 1:2 with lines, \
'data/7006775_90deg.tsv' using 1:2 with lines, \
'data/7006776_90deg.tsv' using 1:2 with lines, \
'data/7006777_90deg.tsv' using 1:2 with lines, \
'data/7006778_90deg.tsv' using 1:2 with lines, \
'data/7006779_90deg.tsv' using 1:2 with lines, \
'data/7006780_90deg.tsv' using 1:2 with lines, \
'data/7006781_90deg.tsv' using 1:2 with lines, \
'data/7006782_90deg.tsv' using 1:2 with lines, \
'data/7006783_90deg.tsv' using 1:2 with lines, \
'data/7006784_90deg.tsv' using 1:2 with lines, \
'data/7006785_90deg.tsv' using 1:2 with lines, \
'data/7006786_90deg.tsv' using 1:2 with lines, \
'data/7006787_90deg.tsv' using 1:2 with lines, \
'data/7006788_90deg.tsv' using 1:2 with lines, \
'data/7006789_90deg.tsv' using 1:2 with lines, \
'data/7006790_90deg.tsv' using 1:2 with lines, \
'data/7006791_90deg.tsv' using 1:2 with lines, \
'data/7006792_90deg.tsv' using 1:2 with lines, \
'data/7006793_90deg.tsv' using 1:2 with lines, \
'data/7006794_90deg.tsv' using 1:2 with lines, \
'data/7006795_90deg.tsv' using 1:2 with lines, \
'data/7006796_90deg.tsv' using 1:2 with lines, \
'data/7006797_90deg.tsv' using 1:2 with lines, \
'data/7006798_90deg.tsv' using 1:2 with lines, \
'data/7006799_90deg.tsv' using 1:2 with lines, \
'data/7006800_90deg.tsv' using 1:2 with lines, \
'data/7006801_90deg.tsv' using 1:2 with lines, \
'data/7006802_90deg.tsv' using 1:2 with lines, \
'data/7006803_90deg.tsv' using 1:2 with lines, \
'data/7006804_90deg.tsv' using 1:2 with lines, \
'data/7006805_90deg.tsv' using 1:2 with lines, \
'data/7006806_90deg.tsv' using 1:2 with lines, \
'data/7006807_90deg.tsv' using 1:2 with lines, \
'data/7006808_90deg.tsv' using 1:2 with lines, \
'data/7006809_90deg.tsv' using 1:2 with lines, \
'data/7006810_90deg.tsv' using 1:2 with lines, \
'data/7006811_90deg.tsv' using 1:2 with lines, \
'data/7006812_90deg.tsv' using 1:2 with lines, \
'data/7006813_90deg.tsv' using 1:2 with lines, \
'data/7006814_90deg.tsv' using 1:2 with lines, \
'data/7006815_90deg.tsv' using 1:2 with lines, \
'data/7006816_90deg.tsv' using 1:2 with lines, \
'data/7006817_90deg.tsv' using 1:2 with lines, \
'data/7006818_90deg.tsv' using 1:2 with lines, \
'data/7006819_90deg.tsv' using 1:2 with lines, \
'data/7006820_90deg.tsv' using 1:2 with lines, \
'data/7006821_90deg.tsv' using 1:2 with lines, \
'data/7006822_90deg.tsv' using 1:2 with lines, \
'data/7006823_90deg.tsv' using 1:2 with lines, \
'data/7006824_90deg.tsv' using 1:2 with lines, \
'data/7006825_90deg.tsv' using 1:2 with lines, \
'data/7006826_90deg.tsv' using 1:2 with lines, \
'data/7006827_90deg.tsv' using 1:2 with lines, \
'data/7006828_90deg.tsv' using 1:2 with lines, \
'data/7006829_90deg.tsv' using 1:2 with lines, \
'data/7006830_90deg.tsv' using 1:2 with lines, \
'data/7006831_90deg.tsv' using 1:2 with lines, \
'data/7006832_90deg.tsv' using 1:2 with lines, \
'data/7006833_90deg.tsv' using 1:2 with lines, \
'data/7006834_90deg.tsv' using 1:2 with lines, \
'data/7006835_90deg.tsv' using 1:2 with lines, \
'data/7006836_90deg.tsv' using 1:2 with lines, \
'data/7006837_90deg.tsv' using 1:2 with lines, \
'data/7006838_90deg.tsv' using 1:2 with lines, \
'data/7006839_90deg.tsv' using 1:2 with lines, \
'data/7006840_90deg.tsv' using 1:2 with lines, \
'data/7006841_90deg.tsv' using 1:2 with lines, \
'data/7006842_90deg.tsv' using 1:2 with lines, \
'data/7006843_90deg.tsv' using 1:2 with lines, \
'data/7006844_90deg.tsv' using 1:2 with lines, \
'data/7006845_90deg.tsv' using 1:2 with lines, \
'data/7006846_90deg.tsv' using 1:2 with lines, \
'data/7006847_90deg.tsv' using 1:2 with lines, \
'data/7006848_90deg.tsv' using 1:2 with lines, \
'data/7006849_90deg.tsv' using 1:2 with lines, \
'data/7006850_90deg.tsv' using 1:2 with lines, \
'data/7006851_90deg.tsv' using 1:2 with lines, \
'data/7006852_90deg.tsv' using 1:2 with lines, \
'data/7006853_90deg.tsv' using 1:2 with lines, \
'data/7006854_90deg.tsv' using 1:2 with lines, \
'data/7006855_90deg.tsv' using 1:2 with lines, \
'data/7006856_90deg.tsv' using 1:2 with lines, \
'data/7006857_90deg.tsv' using 1:2 with lines, \
'data/7006858_90deg.tsv' using 1:2 with lines, \
'data/7006859_90deg.tsv' using 1:2 with lines, \
'data/7006860_90deg.tsv' using 1:2 with lines, \
'data/7006861_90deg.tsv' using 1:2 with lines, \
'data/7006862_90deg.tsv' using 1:2 with lines, \
'data/7006863_90deg.tsv' using 1:2 with lines, \
'data/7006864_90deg.tsv' using 1:2 with lines, \
'data/7006865_90deg.tsv' using 1:2 with lines, \
'data/7006866_90deg.tsv' using 1:2 with lines, \
'data/7006867_90deg.tsv' using 1:2 with lines, \
'data/7006868_90deg.tsv' using 1:2 with lines, \
'data/7006869_90deg.tsv' using 1:2 with lines, \
'data/7006870_90deg.tsv' using 1:2 with lines, \
'data/7006871_90deg.tsv' using 1:2 with lines, \
'data/7006872_90deg.tsv' using 1:2 with lines, \
'data/7006873_90deg.tsv' using 1:2 with lines, \
'data/7006874_90deg.tsv' using 1:2 with lines, \
'data/7006875_90deg.tsv' using 1:2 with lines, \
'data/7006876_90deg.tsv' using 1:2 with lines, \
'data/7006877_90deg.tsv' using 1:2 with lines, \
'data/7006878_90deg.tsv' using 1:2 with lines, \
'data/7006879_90deg.tsv' using 1:2 with lines, \
'data/7006880_90deg.tsv' using 1:2 with lines, \
'data/7006881_90deg.tsv' using 1:2 with lines, \
'data/7006882_90deg.tsv' using 1:2 with lines, \
'data/7006883_90deg.tsv' using 1:2 with lines, \
'data/7006884_90deg.tsv' using 1:2 with lines, \
'data/7006885_90deg.tsv' using 1:2 with lines, \
'data/7006886_90deg.tsv' using 1:2 with lines, \
'data/7006887_90deg.tsv' using 1:2 with lines, \
'data/7006888_90deg.tsv' using 1:2 with lines, \
'data/7006889_90deg.tsv' using 1:2 with lines, \
'data/7006890_90deg.tsv' using 1:2 with lines, \
'data/7006891_90deg.tsv' using 1:2 with lines, \
'data/7006892_90deg.tsv' using 1:2 with lines, \
'data/7006893_90deg.tsv' using 1:2 with lines, \
'data/7006894_90deg.tsv' using 1:2 with lines, \
'data/7006895_90deg.tsv' using 1:2 with lines, \
'data/7006896_90deg.tsv' using 1:2 with lines, \
'data/7006897_90deg.tsv' using 1:2 with lines, \
'data/7006898_90deg.tsv' using 1:2 with lines, \
'data/7006899_90deg.tsv' using 1:2 with lines, \
'data/7006900_90deg.tsv' using 1:2 with lines, \
'data/7006901_90deg.tsv' using 1:2 with lines, \
'data/7006902_90deg.tsv' using 1:2 with lines, \
'data/7006903_90deg.tsv' using 1:2 with lines, \
'data/7006904_90deg.tsv' using 1:2 with lines, \
'data/7006905_90deg.tsv' using 1:2 with lines, \
'data/7006906_90deg.tsv' using 1:2 with lines, \
'data/7006907_90deg.tsv' using 1:2 with lines, \
'data/7006908_90deg.tsv' using 1:2 with lines, \
'data/7006909_90deg.tsv' using 1:2 with lines, \
'data/7006910_90deg.tsv' using 1:2 with lines, \
'data/7006911_90deg.tsv' using 1:2 with lines, \
'data/7006912_90deg.tsv' using 1:2 with lines, \
'data/7006913_90deg.tsv' using 1:2 with lines, \
'data/7006914_90deg.tsv' using 1:2 with lines, \
'data/7006915_90deg.tsv' using 1:2 with lines, \
'data/7006916_90deg.tsv' using 1:2 with lines, \
'data/7006917_90deg.tsv' using 1:2 with lines, \
'data/7006918_90deg.tsv' using 1:2 with lines, \
'data/7006919_90deg.tsv' using 1:2 with lines, \
'data/7006920_90deg.tsv' using 1:2 with lines, \
'data/7006921_90deg.tsv' using 1:2 with lines, \
'data/7006922_90deg.tsv' using 1:2 with lines, \
'data/7006923_90deg.tsv' using 1:2 with lines, \
'data/7006924_90deg.tsv' using 1:2 with lines, \
'data/7006925_90deg.tsv' using 1:2 with lines, \
'data/7006926_90deg.tsv' using 1:2 with lines, \
'data/7006927_90deg.tsv' using 1:2 with lines, \
'data/7006928_90deg.tsv' using 1:2 with lines, \
'data/7006929_90deg.tsv' using 1:2 with lines, \
'data/7006930_90deg.tsv' using 1:2 with lines, \
'data/7006931_90deg.tsv' using 1:2 with lines, \
'data/7006932_90deg.tsv' using 1:2 with lines, \
'data/7006933_90deg.tsv' using 1:2 with lines, \
'data/7006934_90deg.tsv' using 1:2 with lines, \
'data/7006935_90deg.tsv' using 1:2 with lines, \
'data/7006936_90deg.tsv' using 1:2 with lines, \
'data/7006937_90deg.tsv' using 1:2 with lines, \
'data/7006938_90deg.tsv' using 1:2 with lines, \
'data/7006939_90deg.tsv' using 1:2 with lines, \
'data/7006940_90deg.tsv' using 1:2 with lines, \
'data/7006941_90deg.tsv' using 1:2 with lines, \
'data/7006942_90deg.tsv' using 1:2 with lines, \
'data/7006943_90deg.tsv' using 1:2 with lines, \
'data/7006944_90deg.tsv' using 1:2 with lines, \
'data/7006945_90deg.tsv' using 1:2 with lines, \
'data/7006946_90deg.tsv' using 1:2 with lines, \
'data/7006947_90deg.tsv' using 1:2 with lines, \
'data/7006948_90deg.tsv' using 1:2 with lines, \
'data/7006949_90deg.tsv' using 1:2 with lines, \
'data/7006950_90deg.tsv' using 1:2 with lines, \
'data/7006951_90deg.tsv' using 1:2 with lines, \
'data/7006952_90deg.tsv' using 1:2 with lines, \
'data/7006953_90deg.tsv' using 1:2 with lines, \
'data/7006954_90deg.tsv' using 1:2 with lines, \
'data/7006955_90deg.tsv' using 1:2 with lines, \
'data/7006956_90deg.tsv' using 1:2 with lines, \
'data/7006957_90deg.tsv' using 1:2 with lines, \
'data/7006958_90deg.tsv' using 1:2 with lines, \
'data/7006959_90deg.tsv' using 1:2 with lines, \
'data/7006960_90deg.tsv' using 1:2 with lines, \
'data/7006961_90deg.tsv' using 1:2 with lines, \
'data/7006962_90deg.tsv' using 1:2 with lines, \
'data/7006963_90deg.tsv' using 1:2 with lines, \
'data/7006964_90deg.tsv' using 1:2 with lines, \
'data/7006965_90deg.tsv' using 1:2 with lines, \
'data/7006966_90deg.tsv' using 1:2 with lines, \
'data/7006967_90deg.tsv' using 1:2 with lines, \
'data/7006968_90deg.tsv' using 1:2 with lines, \
'data/7006969_90deg.tsv' using 1:2 with lines, \
'data/7006970_90deg.tsv' using 1:2 with lines, \
'data/7006971_90deg.tsv' using 1:2 with lines, \
'data/7006972_90deg.tsv' using 1:2 with lines, \
'data/7006973_90deg.tsv' using 1:2 with lines, \
'data/7006974_90deg.tsv' using 1:2 with lines, \
'data/7006975_90deg.tsv' using 1:2 with lines, \
'data/7006976_90deg.tsv' using 1:2 with lines, \
'data/7006977_90deg.tsv' using 1:2 with lines, \
'data/7006978_90deg.tsv' using 1:2 with lines, \
'data/7006979_90deg.tsv' using 1:2 with lines, \
'data/7006980_90deg.tsv' using 1:2 with lines, \
'data/7006981_90deg.tsv' using 1:2 with lines, \
'data/7006982_90deg.tsv' using 1:2 with lines, \
'data/7006983_90deg.tsv' using 1:2 with lines, \
'data/7006984_90deg.tsv' using 1:2 with lines, \
'data/7006985_90deg.tsv' using 1:2 with lines, \
'data/7006986_90deg.tsv' using 1:2 with lines, \
'data/7006987_90deg.tsv' using 1:2 with lines, \
'data/7006988_90deg.tsv' using 1:2 with lines, \
'data/7006989_90deg.tsv' using 1:2 with lines, \
'data/7006990_90deg.tsv' using 1:2 with lines, \
'data/7006991_90deg.tsv' using 1:2 with lines, \
'data/7006992_90deg.tsv' using 1:2 with lines, \
'data/7006993_90deg.tsv' using 1:2 with lines, \
'data/7006994_90deg.tsv' using 1:2 with lines, \
'data/7006995_90deg.tsv' using 1:2 with lines, \
'data/7006996_90deg.tsv' using 1:2 with lines, \
'data/7006997_90deg.tsv' using 1:2 with lines, \
'data/7006998_90deg.tsv' using 1:2 with lines, \
'data/7006999_90deg.tsv' using 1:2 with lines, \
'data/7007000_90deg.tsv' using 1:2 with lines, \
'data/7007001_90deg.tsv' using 1:2 with lines, \
'data/7007002_90deg.tsv' using 1:2 with lines, \
'data/7007003_90deg.tsv' using 1:2 with lines, \
'data/7007004_90deg.tsv' using 1:2 with lines, \
'data/7007005_90deg.tsv' using 1:2 with lines, \
'data/7007006_90deg.tsv' using 1:2 with lines, \
'data/7007007_90deg.tsv' using 1:2 with lines, \
'data/7007008_90deg.tsv' using 1:2 with lines, \
'data/7007009_90deg.tsv' using 1:2 with lines, \
'data/7007010_90deg.tsv' using 1:2 with lines, \
'data/7007011_90deg.tsv' using 1:2 with lines, \
'data/7007012_90deg.tsv' using 1:2 with lines, \
'data/7007013_90deg.tsv' using 1:2 with lines, \
'data/7007014_90deg.tsv' using 1:2 with lines, \
'data/7007015_90deg.tsv' using 1:2 with lines, \
'data/7007016_90deg.tsv' using 1:2 with lines, \
'data/7007017_90deg.tsv' using 1:2 with lines, \
'data/7007018_90deg.tsv' using 1:2 with lines, \
'data/7007019_90deg.tsv' using 1:2 with lines, \
'data/7007020_90deg.tsv' using 1:2 with lines, \
'data/7007021_90deg.tsv' using 1:2 with lines, \
'data/7007022_90deg.tsv' using 1:2 with lines, \
'data/7007023_90deg.tsv' using 1:2 with lines, \
'data/7007024_90deg.tsv' using 1:2 with lines, \
'data/7007025_90deg.tsv' using 1:2 with lines, \
'data/7007026_90deg.tsv' using 1:2 with lines, \
'data/7007027_90deg.tsv' using 1:2 with lines, \
'data/7007028_90deg.tsv' using 1:2 with lines, \
'data/7007029_90deg.tsv' using 1:2 with lines, \
'data/7007030_90deg.tsv' using 1:2 with lines, \
'data/7007031_90deg.tsv' using 1:2 with lines, \
'data/7007032_90deg.tsv' using 1:2 with lines, \
'data/7007033_90deg.tsv' using 1:2 with lines, \
'data/7007034_90deg.tsv' using 1:2 with lines, \
'data/7007035_90deg.tsv' using 1:2 with lines, \
'data/7007036_90deg.tsv' using 1:2 with lines, \
'data/7007037_90deg.tsv' using 1:2 with lines, \
'data/7007038_90deg.tsv' using 1:2 with lines, \
'data/7007039_90deg.tsv' using 1:2 with lines, \
'data/7007040_90deg.tsv' using 1:2 with lines, \
'data/7007041_90deg.tsv' using 1:2 with lines, \
'data/7007042_90deg.tsv' using 1:2 with lines, \
'data/7007043_90deg.tsv' using 1:2 with lines, \
'data/7007044_90deg.tsv' using 1:2 with lines, \
'data/7007045_90deg.tsv' using 1:2 with lines, \
'data/7007046_90deg.tsv' using 1:2 with lines, \
'data/7007047_90deg.tsv' using 1:2 with lines, \
'data/7007048_90deg.tsv' using 1:2 with lines, \
'data/7007049_90deg.tsv' using 1:2 with lines, \
'data/7007050_90deg.tsv' using 1:2 with lines, \
'data/7007051_90deg.tsv' using 1:2 with lines, \
'data/7007052_90deg.tsv' using 1:2 with lines, \
'data/7007053_90deg.tsv' using 1:2 with lines, \
'data/7007054_90deg.tsv' using 1:2 with lines, \
'data/7007055_90deg.tsv' using 1:2 with lines, \
'data/7007056_90deg.tsv' using 1:2 with lines, \
'data/7007057_90deg.tsv' using 1:2 with lines, \
'data/7007058_90deg.tsv' using 1:2 with lines, \
'data/7007059_90deg.tsv' using 1:2 with lines, \
'data/7007060_90deg.tsv' using 1:2 with lines, \
'data/7007061_90deg.tsv' using 1:2 with lines, \
'data/7007062_90deg.tsv' using 1:2 with lines, \
'data/7007063_90deg.tsv' using 1:2 with lines, \
'data/7007064_90deg.tsv' using 1:2 with lines, \
'data/7007065_90deg.tsv' using 1:2 with lines, \
'data/7007066_90deg.tsv' using 1:2 with lines, \
'data/7007067_90deg.tsv' using 1:2 with lines, \
'data/7007068_90deg.tsv' using 1:2 with lines, \
'data/7007069_90deg.tsv' using 1:2 with lines, \
'data/7007070_90deg.tsv' using 1:2 with lines, \
'data/7007071_90deg.tsv' using 1:2 with lines, \
'data/7007072_90deg.tsv' using 1:2 with lines, \
'data/7007073_90deg.tsv' using 1:2 with lines, \
'data/7007074_90deg.tsv' using 1:2 with lines, \
'data/7007075_90deg.tsv' using 1:2 with lines, \
'data/7007076_90deg.tsv' using 1:2 with lines, \
'data/7007077_90deg.tsv' using 1:2 with lines, \
'data/7007078_90deg.tsv' using 1:2 with lines, \
'data/7007079_90deg.tsv' using 1:2 with lines, \
'data/7007080_90deg.tsv' using 1:2 with lines, \
'data/7007081_90deg.tsv' using 1:2 with lines, \
'data/7007082_90deg.tsv' using 1:2 with lines, \
'data/7007083_90deg.tsv' using 1:2 with lines, \
'data/7007084_90deg.tsv' using 1:2 with lines, \
'data/7007085_90deg.tsv' using 1:2 with lines, \
'data/7007086_90deg.tsv' using 1:2 with lines, \
'data/7007087_90deg.tsv' using 1:2 with lines, \
'data/7007088_90deg.tsv' using 1:2 with lines, \
'data/7007089_90deg.tsv' using 1:2 with lines, \
'data/7007090_90deg.tsv' using 1:2 with lines, \
'data/7007091_90deg.tsv' using 1:2 with lines, \
'data/7007092_90deg.tsv' using 1:2 with lines, \
'data/7007093_90deg.tsv' using 1:2 with lines, \
'data/7007094_90deg.tsv' using 1:2 with lines, \
'data/7007095_90deg.tsv' using 1:2 with lines, \
'data/7007096_90deg.tsv' using 1:2 with lines, \
'data/7007097_90deg.tsv' using 1:2 with lines, \
'data/7007098_90deg.tsv' using 1:2 with lines, \
'data/7007099_90deg.tsv' using 1:2 with lines, \
'data/7007100_90deg.tsv' using 1:2 with lines, \
'data/7007101_90deg.tsv' using 1:2 with lines, \
'data/7007102_90deg.tsv' using 1:2 with lines, \
'data/7007103_90deg.tsv' using 1:2 with lines, \
'data/7007104_90deg.tsv' using 1:2 with lines, \
'data/7007105_90deg.tsv' using 1:2 with lines, \
'data/7007106_90deg.tsv' using 1:2 with lines, \
'data/7007107_90deg.tsv' using 1:2 with lines, \
'data/7007108_90deg.tsv' using 1:2 with lines, \
'data/7007109_90deg.tsv' using 1:2 with lines, \
'data/7007110_90deg.tsv' using 1:2 with lines, \
'data/7007111_90deg.tsv' using 1:2 with lines, \
'data/7007112_90deg.tsv' using 1:2 with lines, \
'data/7007113_90deg.tsv' using 1:2 with lines, \
'data/7007114_90deg.tsv' using 1:2 with lines, \
'data/7007115_90deg.tsv' using 1:2 with lines, \
'data/7007116_90deg.tsv' using 1:2 with lines, \
'data/7007117_90deg.tsv' using 1:2 with lines, \
'data/7007118_90deg.tsv' using 1:2 with lines, \
'data/7007119_90deg.tsv' using 1:2 with lines, \
'data/7007120_90deg.tsv' using 1:2 with lines, \
'data/7007121_90deg.tsv' using 1:2 with lines, \
'data/7007122_90deg.tsv' using 1:2 with lines, \
'data/7007123_90deg.tsv' using 1:2 with lines, \
'data/7007124_90deg.tsv' using 1:2 with lines, \
'data/7007125_90deg.tsv' using 1:2 with lines, \
'data/7007126_90deg.tsv' using 1:2 with lines, \
'data/7007127_90deg.tsv' using 1:2 with lines, \
'data/7007128_90deg.tsv' using 1:2 with lines, \
'data/7007129_90deg.tsv' using 1:2 with lines, \
'data/7007130_90deg.tsv' using 1:2 with lines, \
'data/7007131_90deg.tsv' using 1:2 with lines, \
'data/7007132_90deg.tsv' using 1:2 with lines, \
'data/7007133_90deg.tsv' using 1:2 with lines, \
'data/7007134_90deg.tsv' using 1:2 with lines, \
'data/7007135_90deg.tsv' using 1:2 with lines, \
'data/7007136_90deg.tsv' using 1:2 with lines, \
'data/7007137_90deg.tsv' using 1:2 with lines, \
'data/7007138_90deg.tsv' using 1:2 with lines, \
'data/7007139_90deg.tsv' using 1:2 with lines, \
'data/7007140_90deg.tsv' using 1:2 with lines, \
'data/7007141_90deg.tsv' using 1:2 with lines, \
'data/7007142_90deg.tsv' using 1:2 with lines, \
'data/7007143_90deg.tsv' using 1:2 with lines, \
'data/7007144_90deg.tsv' using 1:2 with lines, \
'data/7007145_90deg.tsv' using 1:2 with lines, \
'data/7007146_90deg.tsv' using 1:2 with lines, \
'data/7007147_90deg.tsv' using 1:2 with lines, \
'data/7007148_90deg.tsv' using 1:2 with lines, \
'data/7007149_90deg.tsv' using 1:2 with lines, \
'data/7007150_90deg.tsv' using 1:2 with lines, \
'data/7007151_90deg.tsv' using 1:2 with lines, \
'data/7007152_90deg.tsv' using 1:2 with lines, \
'data/7007153_90deg.tsv' using 1:2 with lines, \
'data/7007154_90deg.tsv' using 1:2 with lines, \
'data/7007155_90deg.tsv' using 1:2 with lines, \
'data/7007156_90deg.tsv' using 1:2 with lines, \
'data/7007157_90deg.tsv' using 1:2 with lines, \
'data/7007158_90deg.tsv' using 1:2 with lines, \
'data/7007159_90deg.tsv' using 1:2 with lines, \
'data/7007160_90deg.tsv' using 1:2 with lines, \
'data/7007161_90deg.tsv' using 1:2 with lines, \
'data/7007162_90deg.tsv' using 1:2 with lines, \
'data/7007163_90deg.tsv' using 1:2 with lines, \
'data/7007164_90deg.tsv' using 1:2 with lines, \
'data/7007165_90deg.tsv' using 1:2 with lines, \
'data/7007166_90deg.tsv' using 1:2 with lines, \
'data/7007167_90deg.tsv' using 1:2 with lines, \
'data/7007168_90deg.tsv' using 1:2 with lines, \
'data/7007169_90deg.tsv' using 1:2 with lines, \
'data/7007170_90deg.tsv' using 1:2 with lines, \
'data/7007171_90deg.tsv' using 1:2 with lines, \
'data/7007172_90deg.tsv' using 1:2 with lines, \
'data/7007173_90deg.tsv' using 1:2 with lines, \
'data/7007174_90deg.tsv' using 1:2 with lines, \
'data/7007175_90deg.tsv' using 1:2 with lines, \
'data/7007176_90deg.tsv' using 1:2 with lines, \
'data/7007177_90deg.tsv' using 1:2 with lines, \
'data/7007178_90deg.tsv' using 1:2 with lines, \
'data/7007179_90deg.tsv' using 1:2 with lines, \
'data/7007180_90deg.tsv' using 1:2 with lines, \
'data/7007181_90deg.tsv' using 1:2 with lines, \
'data/7007182_90deg.tsv' using 1:2 with lines, \
'data/7007183_90deg.tsv' using 1:2 with lines, \
'data/7007184_90deg.tsv' using 1:2 with lines, \
'data/7007185_90deg.tsv' using 1:2 with lines, \
'data/7007186_90deg.tsv' using 1:2 with lines, \
'data/7007187_90deg.tsv' using 1:2 with lines, \
'data/7007188_90deg.tsv' using 1:2 with lines, \
'data/7007189_90deg.tsv' using 1:2 with lines, \
'data/7007190_90deg.tsv' using 1:2 with lines, \
'data/7007191_90deg.tsv' using 1:2 with lines, \
'data/7007192_90deg.tsv' using 1:2 with lines, \
'data/7007193_90deg.tsv' using 1:2 with lines, \
'data/7007194_90deg.tsv' using 1:2 with lines, \
'data/7007195_90deg.tsv' using 1:2 with lines, \
'data/7007196_90deg.tsv' using 1:2 with lines, \
'data/7007197_90deg.tsv' using 1:2 with lines, \
'data/7007198_90deg.tsv' using 1:2 with lines, \
'data/7007199_90deg.tsv' using 1:2 with lines, \
'data/7007200_90deg.tsv' using 1:2 with lines, \
'data/7007201_90deg.tsv' using 1:2 with lines, \
'data/7007202_90deg.tsv' using 1:2 with lines, \
'data/7007203_90deg.tsv' using 1:2 with lines, \
'data/7007204_90deg.tsv' using 1:2 with lines, \
'data/7007205_90deg.tsv' using 1:2 with lines, \
'data/7007206_90deg.tsv' using 1:2 with lines, \
'data/7007207_90deg.tsv' using 1:2 with lines, \
'data/7007208_90deg.tsv' using 1:2 with lines, \
'data/7007209_90deg.tsv' using 1:2 with lines, \
'data/7007210_90deg.tsv' using 1:2 with lines, \
'data/7007211_90deg.tsv' using 1:2 with lines, \
'data/7007212_90deg.tsv' using 1:2 with lines, \
'data/7007213_90deg.tsv' using 1:2 with lines, \
'data/7007214_90deg.tsv' using 1:2 with lines, \
'data/7007215_90deg.tsv' using 1:2 with lines, \
'data/7007216_90deg.tsv' using 1:2 with lines, \
'data/7007217_90deg.tsv' using 1:2 with lines, \
'data/7007218_90deg.tsv' using 1:2 with lines, \
'data/7007219_90deg.tsv' using 1:2 with lines, \
'data/7007220_90deg.tsv' using 1:2 with lines, \
'data/7007221_90deg.tsv' using 1:2 with lines, \
'data/7007222_90deg.tsv' using 1:2 with lines, \
'data/7007223_90deg.tsv' using 1:2 with lines, \
'data/7007224_90deg.tsv' using 1:2 with lines, \
'data/7007225_90deg.tsv' using 1:2 with lines, \
'data/7007226_90deg.tsv' using 1:2 with lines, \
'data/7007227_90deg.tsv' using 1:2 with lines, \
'data/7007228_90deg.tsv' using 1:2 with lines, \
'data/7007229_90deg.tsv' using 1:2 with lines, \
'data/7007230_90deg.tsv' using 1:2 with lines, \
'data/7007231_90deg.tsv' using 1:2 with lines, \
'data/7007232_90deg.tsv' using 1:2 with lines, \
'data/7007233_90deg.tsv' using 1:2 with lines, \
'data/7007234_90deg.tsv' using 1:2 with lines, \
'data/7007235_90deg.tsv' using 1:2 with lines, \
'data/7007236_90deg.tsv' using 1:2 with lines, \
'data/7007237_90deg.tsv' using 1:2 with lines, \
'data/7007238_90deg.tsv' using 1:2 with lines, \
'data/7007239_90deg.tsv' using 1:2 with lines, \
'data/7007240_90deg.tsv' using 1:2 with lines, \
'data/7007241_90deg.tsv' using 1:2 with lines, \
'data/7007242_90deg.tsv' using 1:2 with lines, \
'data/7007243_90deg.tsv' using 1:2 with lines, \
'data/7007244_90deg.tsv' using 1:2 with lines, \
'data/7007245_90deg.tsv' using 1:2 with lines, \
'data/7007246_90deg.tsv' using 1:2 with lines, \
'data/7007247_90deg.tsv' using 1:2 with lines, \
'data/7007248_90deg.tsv' using 1:2 with lines, \
'data/7007249_90deg.tsv' using 1:2 with lines, \
'data/7007250_90deg.tsv' using 1:2 with lines, \
'data/7007251_90deg.tsv' using 1:2 with lines, \
'data/7007252_90deg.tsv' using 1:2 with lines, \
'data/7007253_90deg.tsv' using 1:2 with lines, \
'data/7007254_90deg.tsv' using 1:2 with lines, \
'data/7007255_90deg.tsv' using 1:2 with lines, \
'data/7007256_90deg.tsv' using 1:2 with lines, \
'data/7007257_90deg.tsv' using 1:2 with lines, \
'data/7007258_90deg.tsv' using 1:2 with lines, \
'data/7007259_90deg.tsv' using 1:2 with lines, \
'data/7007260_90deg.tsv' using 1:2 with lines, \
'data/7007261_90deg.tsv' using 1:2 with lines, \
'data/7007262_90deg.tsv' using 1:2 with lines, \
'data/7007263_90deg.tsv' using 1:2 with lines, \
'data/7007264_90deg.tsv' using 1:2 with lines, \
'data/7007265_90deg.tsv' using 1:2 with lines, \
'data/7007266_90deg.tsv' using 1:2 with lines, \
'data/7007267_90deg.tsv' using 1:2 with lines, \
'data/7007268_90deg.tsv' using 1:2 with lines, \
'data/7007269_90deg.tsv' using 1:2 with lines, \
'data/7007270_90deg.tsv' using 1:2 with lines, \
'data/7007271_90deg.tsv' using 1:2 with lines, \
'data/7007272_90deg.tsv' using 1:2 with lines, \
'data/7007273_90deg.tsv' using 1:2 with lines, \
'data/7007274_90deg.tsv' using 1:2 with lines, \
'data/7007275_90deg.tsv' using 1:2 with lines, \
'data/7007276_90deg.tsv' using 1:2 with lines, \
'data/7007277_90deg.tsv' using 1:2 with lines, \
'data/7007278_90deg.tsv' using 1:2 with lines, \
'data/7007279_90deg.tsv' using 1:2 with lines, \
'data/7007280_90deg.tsv' using 1:2 with lines, \
'data/7007281_90deg.tsv' using 1:2 with lines, \
'data/7007282_90deg.tsv' using 1:2 with lines, \
'data/7007283_90deg.tsv' using 1:2 with lines, \
'data/7007284_90deg.tsv' using 1:2 with lines, \
'data/7007285_90deg.tsv' using 1:2 with lines, \
'data/7007286_90deg.tsv' using 1:2 with lines, \
'data/7007287_90deg.tsv' using 1:2 with lines, \
'data/7007288_90deg.tsv' using 1:2 with lines, \
'data/7007289_90deg.tsv' using 1:2 with lines, \
'data/7007290_90deg.tsv' using 1:2 with lines, \
'data/7007291_90deg.tsv' using 1:2 with lines, \
'data/7007292_90deg.tsv' using 1:2 with lines, \
'data/7007293_90deg.tsv' using 1:2 with lines, \
'data/7007294_90deg.tsv' using 1:2 with lines, \
'data/7007295_90deg.tsv' using 1:2 with lines, \
'data/7007296_90deg.tsv' using 1:2 with lines, \
'data/7007297_90deg.tsv' using 1:2 with lines, \
'data/7007298_90deg.tsv' using 1:2 with lines, \
'data/7007299_90deg.tsv' using 1:2 with lines, \
'data/7007300_90deg.tsv' using 1:2 with lines, \
'data/7007301_90deg.tsv' using 1:2 with lines, \
'data/7007302_90deg.tsv' using 1:2 with lines, \
'data/7007303_90deg.tsv' using 1:2 with lines, \
'data/7007304_90deg.tsv' using 1:2 with lines, \
'data/7007305_90deg.tsv' using 1:2 with lines, \
'data/7007306_90deg.tsv' using 1:2 with lines, \
'data/7007307_90deg.tsv' using 1:2 with lines, \
'data/7007308_90deg.tsv' using 1:2 with lines, \
'data/7007309_90deg.tsv' using 1:2 with lines, \
'data/7007310_90deg.tsv' using 1:2 with lines, \
'data/7007311_90deg.tsv' using 1:2 with lines, \
'data/7007312_90deg.tsv' using 1:2 with lines, \
'data/7007313_90deg.tsv' using 1:2 with lines, \
'data/7007314_90deg.tsv' using 1:2 with lines, \
'data/7007315_90deg.tsv' using 1:2 with lines, \
'data/7007316_90deg.tsv' using 1:2 with lines, \
'data/7007317_90deg.tsv' using 1:2 with lines, \
'data/7007318_90deg.tsv' using 1:2 with lines, \
'data/7007319_90deg.tsv' using 1:2 with lines, \
'data/7007320_90deg.tsv' using 1:2 with lines, \
'data/7007321_90deg.tsv' using 1:2 with lines, \
'data/7007322_90deg.tsv' using 1:2 with lines, \
'data/7007323_90deg.tsv' using 1:2 with lines, \
'data/7007324_90deg.tsv' using 1:2 with lines, \
'data/7007325_90deg.tsv' using 1:2 with lines, \
'data/7007326_90deg.tsv' using 1:2 with lines, \
'data/7007327_90deg.tsv' using 1:2 with lines, \
'data/7007328_90deg.tsv' using 1:2 with lines, \
'data/7007329_90deg.tsv' using 1:2 with lines, \
'data/7007330_90deg.tsv' using 1:2 with lines, \
'data/7007331_90deg.tsv' using 1:2 with lines, \
'data/7007332_90deg.tsv' using 1:2 with lines, \
'data/7007333_90deg.tsv' using 1:2 with lines, \
'data/7007334_90deg.tsv' using 1:2 with lines, \
'data/7007335_90deg.tsv' using 1:2 with lines, \
'data/7007336_90deg.tsv' using 1:2 with lines, \
'data/7007337_90deg.tsv' using 1:2 with lines, \
'data/7007338_90deg.tsv' using 1:2 with lines, \
'data/7007339_90deg.tsv' using 1:2 with lines, \
'data/7007340_90deg.tsv' using 1:2 with lines, \
'data/7007341_90deg.tsv' using 1:2 with lines, \
'data/7007342_90deg.tsv' using 1:2 with lines, \
'data/7007343_90deg.tsv' using 1:2 with lines, \
'data/7007344_90deg.tsv' using 1:2 with lines, \
'data/7007345_90deg.tsv' using 1:2 with lines, \
'data/7007346_90deg.tsv' using 1:2 with lines, \
'data/7007347_90deg.tsv' using 1:2 with lines, \
'data/7007348_90deg.tsv' using 1:2 with lines, \
'data/7007349_90deg.tsv' using 1:2 with lines, \
'data/7007350_90deg.tsv' using 1:2 with lines, \
'data/7007351_90deg.tsv' using 1:2 with lines, \
'data/7007352_90deg.tsv' using 1:2 with lines, \
'data/7007353_90deg.tsv' using 1:2 with lines, \
'data/7007354_90deg.tsv' using 1:2 with lines, \
'data/7007355_90deg.tsv' using 1:2 with lines, \
'data/7007356_90deg.tsv' using 1:2 with lines, \
'data/7007357_90deg.tsv' using 1:2 with lines, \
'data/7007358_90deg.tsv' using 1:2 with lines, \
'data/7007359_90deg.tsv' using 1:2 with lines, \
'data/7007360_90deg.tsv' using 1:2 with lines, \
'data/7007361_90deg.tsv' using 1:2 with lines, \
'data/7007362_90deg.tsv' using 1:2 with lines, \
'data/7007363_90deg.tsv' using 1:2 with lines, \
'data/7007364_90deg.tsv' using 1:2 with lines, \
'data/7007365_90deg.tsv' using 1:2 with lines, \
'data/7007366_90deg.tsv' using 1:2 with lines, \
'data/7007367_90deg.tsv' using 1:2 with lines, \
'data/7007368_90deg.tsv' using 1:2 with lines, \
'data/7007369_90deg.tsv' using 1:2 with lines, \
'data/7007370_90deg.tsv' using 1:2 with lines, \
'data/7007371_90deg.tsv' using 1:2 with lines, \
'data/7007372_90deg.tsv' using 1:2 with lines, \
'data/7007373_90deg.tsv' using 1:2 with lines, \
'data/7007374_90deg.tsv' using 1:2 with lines, \
'data/7007375_90deg.tsv' using 1:2 with lines, \
'data/7007376_90deg.tsv' using 1:2 with lines, \
'data/7007377_90deg.tsv' using 1:2 with lines, \
'data/7007378_90deg.tsv' using 1:2 with lines, \
'data/7007379_90deg.tsv' using 1:2 with lines, \
'data/7007380_90deg.tsv' using 1:2 with lines, \
'data/7007381_90deg.tsv' using 1:2 with lines, \
'data/7007382_90deg.tsv' using 1:2 with lines, \
'data/7007383_90deg.tsv' using 1:2 with lines, \
'data/7007384_90deg.tsv' using 1:2 with lines, \
'data/7007385_90deg.tsv' using 1:2 with lines, \
'data/7007386_90deg.tsv' using 1:2 with lines, \
'data/7007387_90deg.tsv' using 1:2 with lines, \
'data/7007388_90deg.tsv' using 1:2 with lines, \
'data/7007389_90deg.tsv' using 1:2 with lines, \
'data/7007390_90deg.tsv' using 1:2 with lines, \
'data/7007391_90deg.tsv' using 1:2 with lines, \
'data/7007392_90deg.tsv' using 1:2 with lines, \
'data/7007393_90deg.tsv' using 1:2 with lines, \
'data/7007394_90deg.tsv' using 1:2 with lines, \
'data/7007395_90deg.tsv' using 1:2 with lines, \
'data/7007396_90deg.tsv' using 1:2 with lines, \
'data/7007397_90deg.tsv' using 1:2 with lines, \
'data/7007398_90deg.tsv' using 1:2 with lines, \
'data/7007399_90deg.tsv' using 1:2 with lines, \
'data/7007400_90deg.tsv' using 1:2 with lines, \
'data/7007401_90deg.tsv' using 1:2 with lines, \
'data/7007402_90deg.tsv' using 1:2 with lines, \
'data/7007403_90deg.tsv' using 1:2 with lines, \
'data/7007404_90deg.tsv' using 1:2 with lines, \
'data/7007405_90deg.tsv' using 1:2 with lines, \
'data/7007406_90deg.tsv' using 1:2 with lines, \
'data/7007407_90deg.tsv' using 1:2 with lines, \
'data/7007408_90deg.tsv' using 1:2 with lines, \
'data/7007409_90deg.tsv' using 1:2 with lines, \
'data/7007410_90deg.tsv' using 1:2 with lines, \
'data/7007411_90deg.tsv' using 1:2 with lines, \
'data/7007412_90deg.tsv' using 1:2 with lines, \
'data/7007413_90deg.tsv' using 1:2 with lines, \
'data/7007414_90deg.tsv' using 1:2 with lines, \
'data/7007415_90deg.tsv' using 1:2 with lines, \
'data/7007416_90deg.tsv' using 1:2 with lines, \
'data/7007417_90deg.tsv' using 1:2 with lines, \
'data/7007418_90deg.tsv' using 1:2 with lines, \
'data/7007419_90deg.tsv' using 1:2 with lines, \
'data/7007420_90deg.tsv' using 1:2 with lines, \
'data/7007421_90deg.tsv' using 1:2 with lines, \
'data/7007422_90deg.tsv' using 1:2 with lines, \
'data/7007423_90deg.tsv' using 1:2 with lines, \
'data/7007424_90deg.tsv' using 1:2 with lines, \
'data/7007425_90deg.tsv' using 1:2 with lines, \
'data/7007426_90deg.tsv' using 1:2 with lines, \
'data/7007427_90deg.tsv' using 1:2 with lines, \
'data/7007428_90deg.tsv' using 1:2 with lines, \
'data/7007429_90deg.tsv' using 1:2 with lines, \
'data/7007430_90deg.tsv' using 1:2 with lines, \
'data/7007431_90deg.tsv' using 1:2 with lines, \
'data/7007432_90deg.tsv' using 1:2 with lines, \
'data/7007433_90deg.tsv' using 1:2 with lines, \
'data/7007434_90deg.tsv' using 1:2 with lines, \
'data/7007435_90deg.tsv' using 1:2 with lines, \
'data/7007436_90deg.tsv' using 1:2 with lines, \
'data/7007437_90deg.tsv' using 1:2 with lines, \
'data/7007438_90deg.tsv' using 1:2 with lines, \
'data/7007439_90deg.tsv' using 1:2 with lines, \
'data/7007440_90deg.tsv' using 1:2 with lines, \
'data/7007441_90deg.tsv' using 1:2 with lines, \
'data/7007442_90deg.tsv' using 1:2 with lines, \
'data/7007443_90deg.tsv' using 1:2 with lines, \
'data/7007444_90deg.tsv' using 1:2 with lines, \
'data/7007445_90deg.tsv' using 1:2 with lines, \
'data/7007446_90deg.tsv' using 1:2 with lines, \
'data/7007447_90deg.tsv' using 1:2 with lines, \
'data/7007448_90deg.tsv' using 1:2 with lines, \
'data/7007449_90deg.tsv' using 1:2 with lines, \
'data/7007450_90deg.tsv' using 1:2 with lines, \
'data/7007451_90deg.tsv' using 1:2 with lines, \
'data/7007452_90deg.tsv' using 1:2 with lines, \
'data/7007453_90deg.tsv' using 1:2 with lines, \
'data/7007454_90deg.tsv' using 1:2 with lines, \
'data/7007455_90deg.tsv' using 1:2 with lines, \
'data/7007456_90deg.tsv' using 1:2 with lines, \
'data/7007457_90deg.tsv' using 1:2 with lines, \
'data/7007458_90deg.tsv' using 1:2 with lines, \
'data/7007459_90deg.tsv' using 1:2 with lines, \
'data/7007460_90deg.tsv' using 1:2 with lines, \
'data/7007461_90deg.tsv' using 1:2 with lines, \
'data/7007462_90deg.tsv' using 1:2 with lines, \
'data/7007463_90deg.tsv' using 1:2 with lines, \
'data/7007464_90deg.tsv' using 1:2 with lines, \
'data/7007465_90deg.tsv' using 1:2 with lines, \
'data/7007466_90deg.tsv' using 1:2 with lines, \
'data/7007467_90deg.tsv' using 1:2 with lines, \
'data/7007468_90deg.tsv' using 1:2 with lines, \
'data/7007469_90deg.tsv' using 1:2 with lines, \
'data/7007470_90deg.tsv' using 1:2 with lines, \
'data/7007471_90deg.tsv' using 1:2 with lines, \
'data/7007472_90deg.tsv' using 1:2 with lines, \
'data/7007473_90deg.tsv' using 1:2 with lines, \
'data/7007474_90deg.tsv' using 1:2 with lines, \
'data/7007475_90deg.tsv' using 1:2 with lines, \
'data/7007476_90deg.tsv' using 1:2 with lines, \
'data/7007477_90deg.tsv' using 1:2 with lines, \
'data/7007478_90deg.tsv' using 1:2 with lines, \
'data/7007479_90deg.tsv' using 1:2 with lines, \
'data/7007480_90deg.tsv' using 1:2 with lines, \
'data/7007481_90deg.tsv' using 1:2 with lines, \
'data/7007482_90deg.tsv' using 1:2 with lines, \
'data/7007483_90deg.tsv' using 1:2 with lines, \
'data/7007484_90deg.tsv' using 1:2 with lines, \
'data/7007485_90deg.tsv' using 1:2 with lines, \
'data/7007486_90deg.tsv' using 1:2 with lines, \
'data/7007487_90deg.tsv' using 1:2 with lines, \
'data/7007488_90deg.tsv' using 1:2 with lines, \
'data/7007489_90deg.tsv' using 1:2 with lines, \
'data/7007490_90deg.tsv' using 1:2 with lines, \
'data/7007491_90deg.tsv' using 1:2 with lines, \
'data/7007492_90deg.tsv' using 1:2 with lines, \
'data/7007493_90deg.tsv' using 1:2 with lines, \
'data/7007494_90deg.tsv' using 1:2 with lines, \
'data/7007495_90deg.tsv' using 1:2 with lines, \
'data/7007496_90deg.tsv' using 1:2 with lines, \
'data/7007497_90deg.tsv' using 1:2 with lines, \
'data/7007498_90deg.tsv' using 1:2 with lines, \
'data/7007499_90deg.tsv' using 1:2 with lines, \
'data/7007500_90deg.tsv' using 1:2 with lines, \
'data/7007501_90deg.tsv' using 1:2 with lines, \
'data/7007502_90deg.tsv' using 1:2 with lines, \
'data/7007503_90deg.tsv' using 1:2 with lines, \
'data/7007504_90deg.tsv' using 1:2 with lines, \
'data/7007505_90deg.tsv' using 1:2 with lines, \
'data/7007506_90deg.tsv' using 1:2 with lines, \
'data/7007507_90deg.tsv' using 1:2 with lines, \
'data/7007508_90deg.tsv' using 1:2 with lines, \
'data/7007509_90deg.tsv' using 1:2 with lines, \
'data/7007510_90deg.tsv' using 1:2 with lines, \
'data/7007511_90deg.tsv' using 1:2 with lines, \
'data/7007512_90deg.tsv' using 1:2 with lines, \
'data/7007513_90deg.tsv' using 1:2 with lines, \
'data/7007514_90deg.tsv' using 1:2 with lines, \
'data/7007515_90deg.tsv' using 1:2 with lines, \
'data/7007516_90deg.tsv' using 1:2 with lines, \
'data/7007517_90deg.tsv' using 1:2 with lines, \
'data/7007518_90deg.tsv' using 1:2 with lines, \
'data/7007519_90deg.tsv' using 1:2 with lines, \
'data/7007520_90deg.tsv' using 1:2 with lines, \
'data/7007521_90deg.tsv' using 1:2 with lines, \
'data/7007522_90deg.tsv' using 1:2 with lines, \
'data/7007523_90deg.tsv' using 1:2 with lines, \
'data/7007524_90deg.tsv' using 1:2 with lines, \
'data/7007525_90deg.tsv' using 1:2 with lines, \
'data/7007526_90deg.tsv' using 1:2 with lines, \
'data/7007527_90deg.tsv' using 1:2 with lines, \
'data/7007528_90deg.tsv' using 1:2 with lines, \
'data/7007529_90deg.tsv' using 1:2 with lines, \
'data/7007530_90deg.tsv' using 1:2 with lines, \
'data/7007531_90deg.tsv' using 1:2 with lines, \
'data/7007532_90deg.tsv' using 1:2 with lines, \
'data/7007533_90deg.tsv' using 1:2 with lines, \
'data/7007534_90deg.tsv' using 1:2 with lines, \
'data/7007535_90deg.tsv' using 1:2 with lines, \
'data/7007536_90deg.tsv' using 1:2 with lines, \
'data/7007537_90deg.tsv' using 1:2 with lines, \
'data/7007538_90deg.tsv' using 1:2 with lines, \
'data/7007539_90deg.tsv' using 1:2 with lines, \
'data/7007540_90deg.tsv' using 1:2 with lines, \
'data/7007541_90deg.tsv' using 1:2 with lines, \
'data/7007542_90deg.tsv' using 1:2 with lines, \
'data/7007543_90deg.tsv' using 1:2 with lines, \
'data/7007544_90deg.tsv' using 1:2 with lines, \
'data/7007545_90deg.tsv' using 1:2 with lines, \
'data/7007546_90deg.tsv' using 1:2 with lines, \
'data/7007547_90deg.tsv' using 1:2 with lines, \
'data/7007548_90deg.tsv' using 1:2 with lines, \
'data/7007549_90deg.tsv' using 1:2 with lines, \
'data/7007550_90deg.tsv' using 1:2 with lines, \
'data/7007551_90deg.tsv' using 1:2 with lines, \
'data/7007552_90deg.tsv' using 1:2 with lines, \
'data/7007553_90deg.tsv' using 1:2 with lines, \
'data/7007554_90deg.tsv' using 1:2 with lines, \
'data/7007555_90deg.tsv' using 1:2 with lines, \
'data/7007556_90deg.tsv' using 1:2 with lines, \
'data/7007557_90deg.tsv' using 1:2 with lines, \
'data/7007558_90deg.tsv' using 1:2 with lines, \
'data/7007559_90deg.tsv' using 1:2 with lines, \
'data/7007560_90deg.tsv' using 1:2 with lines, \
'data/7007561_90deg.tsv' using 1:2 with lines, \
'data/7007562_90deg.tsv' using 1:2 with lines, \
'data/7007563_90deg.tsv' using 1:2 with lines, \
'data/7007564_90deg.tsv' using 1:2 with lines, \
'data/7007565_90deg.tsv' using 1:2 with lines, \
'data/7007566_90deg.tsv' using 1:2 with lines, \
'data/7007567_90deg.tsv' using 1:2 with lines, \
'data/7007568_90deg.tsv' using 1:2 with lines, \
'data/7007569_90deg.tsv' using 1:2 with lines, \
'data/7007570_90deg.tsv' using 1:2 with lines, \
'data/7007571_90deg.tsv' using 1:2 with lines, \
'data/7007572_90deg.tsv' using 1:2 with lines, \
'data/7007573_90deg.tsv' using 1:2 with lines, \
'data/7007574_90deg.tsv' using 1:2 with lines, \
'data/7007575_90deg.tsv' using 1:2 with lines, \
'data/7007576_90deg.tsv' using 1:2 with lines, \
'data/7007577_90deg.tsv' using 1:2 with lines, \
'data/7007578_90deg.tsv' using 1:2 with lines, \
'data/7007579_90deg.tsv' using 1:2 with lines, \
'data/7007580_90deg.tsv' using 1:2 with lines, \
'data/7007581_90deg.tsv' using 1:2 with lines, \
'data/7007582_90deg.tsv' using 1:2 with lines, \
'data/7007583_90deg.tsv' using 1:2 with lines, \
'data/7007584_90deg.tsv' using 1:2 with lines, \
'data/7007585_90deg.tsv' using 1:2 with lines, \
'data/7007586_90deg.tsv' using 1:2 with lines, \
'data/7007587_90deg.tsv' using 1:2 with lines, \
'data/7007588_90deg.tsv' using 1:2 with lines, \
'data/7007589_90deg.tsv' using 1:2 with lines, \
'data/7007590_90deg.tsv' using 1:2 with lines, \
'data/7007591_90deg.tsv' using 1:2 with lines, \
'data/7007592_90deg.tsv' using 1:2 with lines, \
'data/7007593_90deg.tsv' using 1:2 with lines, \
'data/7007594_90deg.tsv' using 1:2 with lines, \
'data/7007595_90deg.tsv' using 1:2 with lines, \
'data/7007596_90deg.tsv' using 1:2 with lines, \
'data/7007597_90deg.tsv' using 1:2 with lines, \
'data/7007598_90deg.tsv' using 1:2 with lines, \
'data/7007599_90deg.tsv' using 1:2 with lines, \
'data/7007600_90deg.tsv' using 1:2 with lines, \
'data/7007601_90deg.tsv' using 1:2 with lines, \
'data/7007602_90deg.tsv' using 1:2 with lines, \
'data/7007603_90deg.tsv' using 1:2 with lines, \
'data/7007604_90deg.tsv' using 1:2 with lines, \
'data/7007605_90deg.tsv' using 1:2 with lines, \
'data/7007606_90deg.tsv' using 1:2 with lines, \
'data/7007607_90deg.tsv' using 1:2 with lines, \
'data/7007608_90deg.tsv' using 1:2 with lines, \
'data/7007609_90deg.tsv' using 1:2 with lines, \
'data/7007610_90deg.tsv' using 1:2 with lines, \
'data/7007611_90deg.tsv' using 1:2 with lines, \
'data/7007612_90deg.tsv' using 1:2 with lines, \
'data/7007613_90deg.tsv' using 1:2 with lines, \
'data/7007614_90deg.tsv' using 1:2 with lines, \
'data/7007615_90deg.tsv' using 1:2 with lines, \
'data/7007616_90deg.tsv' using 1:2 with lines, \
'data/7007617_90deg.tsv' using 1:2 with lines, \
'data/7007618_90deg.tsv' using 1:2 with lines, \
'data/7007619_90deg.tsv' using 1:2 with lines, \
'data/7007620_90deg.tsv' using 1:2 with lines, \
'data/7007621_90deg.tsv' using 1:2 with lines, \
'data/7007622_90deg.tsv' using 1:2 with lines, \
'data/7007623_90deg.tsv' using 1:2 with lines, \
'data/7007624_90deg.tsv' using 1:2 with lines, \
'data/7007625_90deg.tsv' using 1:2 with lines, \
'data/7007626_90deg.tsv' using 1:2 with lines, \
'data/7007627_90deg.tsv' using 1:2 with lines, \
'data/7007628_90deg.tsv' using 1:2 with lines, \
'data/7007629_90deg.tsv' using 1:2 with lines, \
'data/7007630_90deg.tsv' using 1:2 with lines, \
'data/7007631_90deg.tsv' using 1:2 with lines, \
'data/7007632_90deg.tsv' using 1:2 with lines, \
'data/7007633_90deg.tsv' using 1:2 with lines, \
'data/7007634_90deg.tsv' using 1:2 with lines, \
'data/7007635_90deg.tsv' using 1:2 with lines, \
'data/7007636_90deg.tsv' using 1:2 with lines, \
'data/7007637_90deg.tsv' using 1:2 with lines, \
'data/7007638_90deg.tsv' using 1:2 with lines, \
'data/7007639_90deg.tsv' using 1:2 with lines, \
'data/7007640_90deg.tsv' using 1:2 with lines, \
'data/7007641_90deg.tsv' using 1:2 with lines, \
'data/7007642_90deg.tsv' using 1:2 with lines, \
'data/7007643_90deg.tsv' using 1:2 with lines, \
'data/7007644_90deg.tsv' using 1:2 with lines, \
'data/7007645_90deg.tsv' using 1:2 with lines, \
'data/7007646_90deg.tsv' using 1:2 with lines, \
'data/7007647_90deg.tsv' using 1:2 with lines, \
'data/7007648_90deg.tsv' using 1:2 with lines, \
'data/7007649_90deg.tsv' using 1:2 with lines, \
'data/7007650_90deg.tsv' using 1:2 with lines, \
'data/7007651_90deg.tsv' using 1:2 with lines, \
'data/7007652_90deg.tsv' using 1:2 with lines, \
'data/7007653_90deg.tsv' using 1:2 with lines, \
'data/7007654_90deg.tsv' using 1:2 with lines, \
'data/7007655_90deg.tsv' using 1:2 with lines, \
'data/7007656_90deg.tsv' using 1:2 with lines, \
'data/7007657_90deg.tsv' using 1:2 with lines, \
'data/7007658_90deg.tsv' using 1:2 with lines, \
'data/7007659_90deg.tsv' using 1:2 with lines, \
'data/7007660_90deg.tsv' using 1:2 with lines, \
'data/7007661_90deg.tsv' using 1:2 with lines, \
'data/7007662_90deg.tsv' using 1:2 with lines, \
'data/7007663_90deg.tsv' using 1:2 with lines, \
'data/7007664_90deg.tsv' using 1:2 with lines, \
'data/7007665_90deg.tsv' using 1:2 with lines, \
'data/7007666_90deg.tsv' using 1:2 with lines, \
'data/7007667_90deg.tsv' using 1:2 with lines, \
'data/7007668_90deg.tsv' using 1:2 with lines, \
'data/7007669_90deg.tsv' using 1:2 with lines, \
'data/7007670_90deg.tsv' using 1:2 with lines, \
'data/7007671_90deg.tsv' using 1:2 with lines, \
'data/7007672_90deg.tsv' using 1:2 with lines, \
'data/7007673_90deg.tsv' using 1:2 with lines, \
'data/7007674_90deg.tsv' using 1:2 with lines, \
'data/7007675_90deg.tsv' using 1:2 with lines, \
'data/7007676_90deg.tsv' using 1:2 with lines, \
'data/7007677_90deg.tsv' using 1:2 with lines, \
'data/7007678_90deg.tsv' using 1:2 with lines, \
'data/7007679_90deg.tsv' using 1:2 with lines, \
'data/7007680_90deg.tsv' using 1:2 with lines, \
'data/7007681_90deg.tsv' using 1:2 with lines, \
'data/7007682_90deg.tsv' using 1:2 with lines, \
'data/7007683_90deg.tsv' using 1:2 with lines, \
'data/7007684_90deg.tsv' using 1:2 with lines, \
'data/7007685_90deg.tsv' using 1:2 with lines, \
'data/7007686_90deg.tsv' using 1:2 with lines, \
'data/7007687_90deg.tsv' using 1:2 with lines, \
'data/7007688_90deg.tsv' using 1:2 with lines, \
'data/7007689_90deg.tsv' using 1:2 with lines, \
'data/7007690_90deg.tsv' using 1:2 with lines, \
'data/7007691_90deg.tsv' using 1:2 with lines, \
'data/7007692_90deg.tsv' using 1:2 with lines, \
'data/7007693_90deg.tsv' using 1:2 with lines, \
'data/7007694_90deg.tsv' using 1:2 with lines, \
'data/7007695_90deg.tsv' using 1:2 with lines, \
'data/7007696_90deg.tsv' using 1:2 with lines, \
'data/7007697_90deg.tsv' using 1:2 with lines, \
'data/7007698_90deg.tsv' using 1:2 with lines, \
'data/7007699_90deg.tsv' using 1:2 with lines, \
'data/7007700_90deg.tsv' using 1:2 with lines, \
'data/7007701_90deg.tsv' using 1:2 with lines, \
'data/7007702_90deg.tsv' using 1:2 with lines, \
'data/7007703_90deg.tsv' using 1:2 with lines, \
'data/7007704_90deg.tsv' using 1:2 with lines, \
'data/7007705_90deg.tsv' using 1:2 with lines, \
'data/7007706_90deg.tsv' using 1:2 with lines, \
'data/7007707_90deg.tsv' using 1:2 with lines, \
'data/7007708_90deg.tsv' using 1:2 with lines, \
'data/7007709_90deg.tsv' using 1:2 with lines, \
'data/7007710_90deg.tsv' using 1:2 with lines, \
'data/7007711_90deg.tsv' using 1:2 with lines, \
'data/7007712_90deg.tsv' using 1:2 with lines, \
'data/7007713_90deg.tsv' using 1:2 with lines, \
'data/7007714_90deg.tsv' using 1:2 with lines, \
'data/7007715_90deg.tsv' using 1:2 with lines, \
'data/7007716_90deg.tsv' using 1:2 with lines, \
'data/7007717_90deg.tsv' using 1:2 with lines, \
'data/7007718_90deg.tsv' using 1:2 with lines, \
'data/7007719_90deg.tsv' using 1:2 with lines, \
'data/7007720_90deg.tsv' using 1:2 with lines, \
'data/7007721_90deg.tsv' using 1:2 with lines, \
'data/7007722_90deg.tsv' using 1:2 with lines, \
'data/7007723_90deg.tsv' using 1:2 with lines, \
'data/7007724_90deg.tsv' using 1:2 with lines, \
'data/7007725_90deg.tsv' using 1:2 with lines, \
'data/7007726_90deg.tsv' using 1:2 with lines, \
'data/7007727_90deg.tsv' using 1:2 with lines, \
'data/7007728_90deg.tsv' using 1:2 with lines, \
'data/7007729_90deg.tsv' using 1:2 with lines, \
'data/7007730_90deg.tsv' using 1:2 with lines, \
'data/7007731_90deg.tsv' using 1:2 with lines, \
'data/7007732_90deg.tsv' using 1:2 with lines, \
'data/7007733_90deg.tsv' using 1:2 with lines, \
'data/7007734_90deg.tsv' using 1:2 with lines, \
'data/7007735_90deg.tsv' using 1:2 with lines, \
'data/7007736_90deg.tsv' using 1:2 with lines, \
'data/7007737_90deg.tsv' using 1:2 with lines, \
'data/7007738_90deg.tsv' using 1:2 with lines, \
'data/7007739_90deg.tsv' using 1:2 with lines, \
'data/7007740_90deg.tsv' using 1:2 with lines, \
'data/7007741_90deg.tsv' using 1:2 with lines, \
'data/7007742_90deg.tsv' using 1:2 with lines, \
'data/7007743_90deg.tsv' using 1:2 with lines, \
'data/7007744_90deg.tsv' using 1:2 with lines, \
'data/7007745_90deg.tsv' using 1:2 with lines, \
'data/7007746_90deg.tsv' using 1:2 with lines, \
'data/7007747_90deg.tsv' using 1:2 with lines, \
'data/7007748_90deg.tsv' using 1:2 with lines, \
'data/7007749_90deg.tsv' using 1:2 with lines, \
'data/7007750_90deg.tsv' using 1:2 with lines, \
'data/7007751_90deg.tsv' using 1:2 with lines, \
'data/7007752_90deg.tsv' using 1:2 with lines, \
'data/7007753_90deg.tsv' using 1:2 with lines, \
'data/7007754_90deg.tsv' using 1:2 with lines, \
'data/7007755_90deg.tsv' using 1:2 with lines, \
'data/7007756_90deg.tsv' using 1:2 with lines, \
'data/7007757_90deg.tsv' using 1:2 with lines, \
'data/7007758_90deg.tsv' using 1:2 with lines, \
'data/7007759_90deg.tsv' using 1:2 with lines, \
'data/7007760_90deg.tsv' using 1:2 with lines, \
'data/7007761_90deg.tsv' using 1:2 with lines, \
'data/7007762_90deg.tsv' using 1:2 with lines, \
'data/7007763_90deg.tsv' using 1:2 with lines, \
'data/7007764_90deg.tsv' using 1:2 with lines, \
'data/7007765_90deg.tsv' using 1:2 with lines, \
'data/7007766_90deg.tsv' using 1:2 with lines, \
'data/7007767_90deg.tsv' using 1:2 with lines, \
'data/7007768_90deg.tsv' using 1:2 with lines, \
'data/7007769_90deg.tsv' using 1:2 with lines, \
'data/7007770_90deg.tsv' using 1:2 with lines, \
'data/7007771_90deg.tsv' using 1:2 with lines, \
'data/7007772_90deg.tsv' using 1:2 with lines, \
'data/7007773_90deg.tsv' using 1:2 with lines, \
'data/7007774_90deg.tsv' using 1:2 with lines, \
'data/7007775_90deg.tsv' using 1:2 with lines, \
'data/7007776_90deg.tsv' using 1:2 with lines, \
'data/7007777_90deg.tsv' using 1:2 with lines, \
'data/7007778_90deg.tsv' using 1:2 with lines, \
'data/7007779_90deg.tsv' using 1:2 with lines, \
'data/7007780_90deg.tsv' using 1:2 with lines, \
'data/7007781_90deg.tsv' using 1:2 with lines, \
'data/7007782_90deg.tsv' using 1:2 with lines, \
'data/7007783_90deg.tsv' using 1:2 with lines, \
'data/7007784_90deg.tsv' using 1:2 with lines, \
'data/7007785_90deg.tsv' using 1:2 with lines, \
'data/7007786_90deg.tsv' using 1:2 with lines, \
'data/7007787_90deg.tsv' using 1:2 with lines, \
'data/7007788_90deg.tsv' using 1:2 with lines, \
'data/7007789_90deg.tsv' using 1:2 with lines, \
'data/7007790_90deg.tsv' using 1:2 with lines, \
'data/7007791_90deg.tsv' using 1:2 with lines, \
'data/7007792_90deg.tsv' using 1:2 with lines, \
'data/7007793_90deg.tsv' using 1:2 with lines, \
'data/7007794_90deg.tsv' using 1:2 with lines, \
'data/7007795_90deg.tsv' using 1:2 with lines, \
'data/7007796_90deg.tsv' using 1:2 with lines, \
'data/7007797_90deg.tsv' using 1:2 with lines, \
'data/7007798_90deg.tsv' using 1:2 with lines, \
'data/7007799_90deg.tsv' using 1:2 with lines, \
'data/7007800_90deg.tsv' using 1:2 with lines, \
'data/7007801_90deg.tsv' using 1:2 with lines, \
'data/7007802_90deg.tsv' using 1:2 with lines, \
'data/7007803_90deg.tsv' using 1:2 with lines, \
'data/7007804_90deg.tsv' using 1:2 with lines, \
'data/7007805_90deg.tsv' using 1:2 with lines, \
'data/7007806_90deg.tsv' using 1:2 with lines, \
'data/7007807_90deg.tsv' using 1:2 with lines, \
'data/7007808_90deg.tsv' using 1:2 with lines, \
'data/7007809_90deg.tsv' using 1:2 with lines, \
'data/7007810_90deg.tsv' using 1:2 with lines, \
'data/7007811_90deg.tsv' using 1:2 with lines, \
'data/7007812_90deg.tsv' using 1:2 with lines, \
'data/7007813_90deg.tsv' using 1:2 with lines, \
'data/7007814_90deg.tsv' using 1:2 with lines, \
'data/7007815_90deg.tsv' using 1:2 with lines, \
'data/7007816_90deg.tsv' using 1:2 with lines, \
'data/7007817_90deg.tsv' using 1:2 with lines, \
'data/7007818_90deg.tsv' using 1:2 with lines, \
'data/7007819_90deg.tsv' using 1:2 with lines, \
'data/7007820_90deg.tsv' using 1:2 with lines, \
'data/7007821_90deg.tsv' using 1:2 with lines, \
'data/7007822_90deg.tsv' using 1:2 with lines, \
'data/7007823_90deg.tsv' using 1:2 with lines, \
'data/7007824_90deg.tsv' using 1:2 with lines, \
'data/7007825_90deg.tsv' using 1:2 with lines, \
'data/7007826_90deg.tsv' using 1:2 with lines, \
'data/7007827_90deg.tsv' using 1:2 with lines, \
'data/7007828_90deg.tsv' using 1:2 with lines, \
'data/7007829_90deg.tsv' using 1:2 with lines, \
'data/7007830_90deg.tsv' using 1:2 with lines, \
'data/7007831_90deg.tsv' using 1:2 with lines, \
'data/7007832_90deg.tsv' using 1:2 with lines, \
'data/7007833_90deg.tsv' using 1:2 with lines, \
'data/7007834_90deg.tsv' using 1:2 with lines, \
'data/7007835_90deg.tsv' using 1:2 with lines, \
'data/7007836_90deg.tsv' using 1:2 with lines, \
'data/7007837_90deg.tsv' using 1:2 with lines, \
'data/7007838_90deg.tsv' using 1:2 with lines, \
'data/7007839_90deg.tsv' using 1:2 with lines, \
'data/7007840_90deg.tsv' using 1:2 with lines, \
'data/7007841_90deg.tsv' using 1:2 with lines, \
'data/7007842_90deg.tsv' using 1:2 with lines, \
'data/7007843_90deg.tsv' using 1:2 with lines, \
'data/7007844_90deg.tsv' using 1:2 with lines, \
'data/7007845_90deg.tsv' using 1:2 with lines, \
'data/7007846_90deg.tsv' using 1:2 with lines, \
'data/7007847_90deg.tsv' using 1:2 with lines, \
'data/7007848_90deg.tsv' using 1:2 with lines, \
'data/7007849_90deg.tsv' using 1:2 with lines, \
'data/7007850_90deg.tsv' using 1:2 with lines, \
'data/7007851_90deg.tsv' using 1:2 with lines, \
'data/7007852_90deg.tsv' using 1:2 with lines, \
'data/7007853_90deg.tsv' using 1:2 with lines, \
'data/7007854_90deg.tsv' using 1:2 with lines, \
'data/7007855_90deg.tsv' using 1:2 with lines, \
'data/7007856_90deg.tsv' using 1:2 with lines, \
'data/7007857_90deg.tsv' using 1:2 with lines, \
'data/7007858_90deg.tsv' using 1:2 with lines, \
'data/7007859_90deg.tsv' using 1:2 with lines, \
'data/7007860_90deg.tsv' using 1:2 with lines, \
'data/7007861_90deg.tsv' using 1:2 with lines, \
'data/7007862_90deg.tsv' using 1:2 with lines, \
'data/7007863_90deg.tsv' using 1:2 with lines, \
'data/7007864_90deg.tsv' using 1:2 with lines, \
'data/7007865_90deg.tsv' using 1:2 with lines, \
'data/7007866_90deg.tsv' using 1:2 with lines, \
'data/7007867_90deg.tsv' using 1:2 with lines, \
'data/7007868_90deg.tsv' using 1:2 with lines, \
'data/7007869_90deg.tsv' using 1:2 with lines, \
'data/7007870_90deg.tsv' using 1:2 with lines, \
'data/7007871_90deg.tsv' using 1:2 with lines, \
'data/7007872_90deg.tsv' using 1:2 with lines, \
'data/7007873_90deg.tsv' using 1:2 with lines, \
'data/7007874_90deg.tsv' using 1:2 with lines, \
'data/7007875_90deg.tsv' using 1:2 with lines, \
'data/7007876_90deg.tsv' using 1:2 with lines, \
'data/7007877_90deg.tsv' using 1:2 with lines, \
'data/7007878_90deg.tsv' using 1:2 with lines, \
'data/7007879_90deg.tsv' using 1:2 with lines, \
'data/7007880_90deg.tsv' using 1:2 with lines, \
'data/7007881_90deg.tsv' using 1:2 with lines, \
'data/7007882_90deg.tsv' using 1:2 with lines, \
'data/7007883_90deg.tsv' using 1:2 with lines, \
'data/7007884_90deg.tsv' using 1:2 with lines, \
'data/7007885_90deg.tsv' using 1:2 with lines, \
'data/7007886_90deg.tsv' using 1:2 with lines, \
'data/7007887_90deg.tsv' using 1:2 with lines, \
'data/7007888_90deg.tsv' using 1:2 with lines, \
'data/7007889_90deg.tsv' using 1:2 with lines, \
'data/7007890_90deg.tsv' using 1:2 with lines, \
'data/7007891_90deg.tsv' using 1:2 with lines, \
'data/7007892_90deg.tsv' using 1:2 with lines, \
'data/7007893_90deg.tsv' using 1:2 with lines, \
'data/7007894_90deg.tsv' using 1:2 with lines, \
'data/7007895_90deg.tsv' using 1:2 with lines, \
'data/7007896_90deg.tsv' using 1:2 with lines, \
'data/7007897_90deg.tsv' using 1:2 with lines, \
'data/7007898_90deg.tsv' using 1:2 with lines, \
'data/7007899_90deg.tsv' using 1:2 with lines, \
'data/7007900_90deg.tsv' using 1:2 with lines, \
'data/7007901_90deg.tsv' using 1:2 with lines, \
'data/7007902_90deg.tsv' using 1:2 with lines, \
'data/7007903_90deg.tsv' using 1:2 with lines, \
'data/7007904_90deg.tsv' using 1:2 with lines, \
'data/7007905_90deg.tsv' using 1:2 with lines, \
'data/7007906_90deg.tsv' using 1:2 with lines, \
'data/7007907_90deg.tsv' using 1:2 with lines, \
'data/7007908_90deg.tsv' using 1:2 with lines, \
'data/7007909_90deg.tsv' using 1:2 with lines, \
'data/7007910_90deg.tsv' using 1:2 with lines, \
'data/7007911_90deg.tsv' using 1:2 with lines, \
'data/7007912_90deg.tsv' using 1:2 with lines, \
'data/7007913_90deg.tsv' using 1:2 with lines, \
'data/7007914_90deg.tsv' using 1:2 with lines, \
'data/7007915_90deg.tsv' using 1:2 with lines, \
'data/7007916_90deg.tsv' using 1:2 with lines, \
'data/7007917_90deg.tsv' using 1:2 with lines, \
'data/7007918_90deg.tsv' using 1:2 with lines, \
'data/7007919_90deg.tsv' using 1:2 with lines, \
'data/7007920_90deg.tsv' using 1:2 with lines, \
'data/7007921_90deg.tsv' using 1:2 with lines, \
'data/7007922_90deg.tsv' using 1:2 with lines, \
'data/7007923_90deg.tsv' using 1:2 with lines, \
'data/7007924_90deg.tsv' using 1:2 with lines, \
'data/7007925_90deg.tsv' using 1:2 with lines, \
'data/7007926_90deg.tsv' using 1:2 with lines, \
'data/7007927_90deg.tsv' using 1:2 with lines, \
'data/7007928_90deg.tsv' using 1:2 with lines, \
'data/7007929_90deg.tsv' using 1:2 with lines, \
'data/7007930_90deg.tsv' using 1:2 with lines, \
'data/7007931_90deg.tsv' using 1:2 with lines, \
'data/7007932_90deg.tsv' using 1:2 with lines, \
'data/7007933_90deg.tsv' using 1:2 with lines, \
'data/7007934_90deg.tsv' using 1:2 with lines, \
'data/7007935_90deg.tsv' using 1:2 with lines, \
'data/7007936_90deg.tsv' using 1:2 with lines, \
'data/7007937_90deg.tsv' using 1:2 with lines, \
'data/7007938_90deg.tsv' using 1:2 with lines, \
'data/7007939_90deg.tsv' using 1:2 with lines, \
'data/7007940_90deg.tsv' using 1:2 with lines, \
'data/7007941_90deg.tsv' using 1:2 with lines, \
'data/7007942_90deg.tsv' using 1:2 with lines, \
'data/7007943_90deg.tsv' using 1:2 with lines, \
'data/7007944_90deg.tsv' using 1:2 with lines, \
'data/7007945_90deg.tsv' using 1:2 with lines, \
'data/7007946_90deg.tsv' using 1:2 with lines, \
'data/7007947_90deg.tsv' using 1:2 with lines, \
'data/7007948_90deg.tsv' using 1:2 with lines, \
'data/7007949_90deg.tsv' using 1:2 with lines, \
'data/7007950_90deg.tsv' using 1:2 with lines, \
'data/7007951_90deg.tsv' using 1:2 with lines, \
'data/7007952_90deg.tsv' using 1:2 with lines, \
'data/7007953_90deg.tsv' using 1:2 with lines, \
'data/7007954_90deg.tsv' using 1:2 with lines, \
'data/7007955_90deg.tsv' using 1:2 with lines, \
'data/7007956_90deg.tsv' using 1:2 with lines, \
'data/7007957_90deg.tsv' using 1:2 with lines, \
'data/7007958_90deg.tsv' using 1:2 with lines, \
'data/7007959_90deg.tsv' using 1:2 with lines, \
'data/7007960_90deg.tsv' using 1:2 with lines, \
'data/7007961_90deg.tsv' using 1:2 with lines, \
'data/7007962_90deg.tsv' using 1:2 with lines, \
'data/7007963_90deg.tsv' using 1:2 with lines, \
'data/7007964_90deg.tsv' using 1:2 with lines, \
'data/7007965_90deg.tsv' using 1:2 with lines, \
'data/7007966_90deg.tsv' using 1:2 with lines, \
'data/7007967_90deg.tsv' using 1:2 with lines, \
'data/7007968_90deg.tsv' using 1:2 with lines, \
'data/7007969_90deg.tsv' using 1:2 with lines, \
'data/7007970_90deg.tsv' using 1:2 with lines, \
'data/7007971_90deg.tsv' using 1:2 with lines, \
'data/7007972_90deg.tsv' using 1:2 with lines, \
'data/7007973_90deg.tsv' using 1:2 with lines, \
'data/7007974_90deg.tsv' using 1:2 with lines, \
'data/7007975_90deg.tsv' using 1:2 with lines, \
'data/7007976_90deg.tsv' using 1:2 with lines, \
'data/7007977_90deg.tsv' using 1:2 with lines, \
'data/7007978_90deg.tsv' using 1:2 with lines, \
'data/7007979_90deg.tsv' using 1:2 with lines, \
'data/7007980_90deg.tsv' using 1:2 with lines, \
'data/7007981_90deg.tsv' using 1:2 with lines, \
'data/7007982_90deg.tsv' using 1:2 with lines, \
'data/7007983_90deg.tsv' using 1:2 with lines, \
'data/7007984_90deg.tsv' using 1:2 with lines, \
'data/7007985_90deg.tsv' using 1:2 with lines, \
'data/7007986_90deg.tsv' using 1:2 with lines, \
'data/7007987_90deg.tsv' using 1:2 with lines, \
'data/7007988_90deg.tsv' using 1:2 with lines, \
'data/7007989_90deg.tsv' using 1:2 with lines, \
'data/7007990_90deg.tsv' using 1:2 with lines, \
'data/7007991_90deg.tsv' using 1:2 with lines, \
'data/7007992_90deg.tsv' using 1:2 with lines, \
'data/7007993_90deg.tsv' using 1:2 with lines, \
'data/7007994_90deg.tsv' using 1:2 with lines, \
'data/7007995_90deg.tsv' using 1:2 with lines, \
'data/7007996_90deg.tsv' using 1:2 with lines, \
'data/7007997_90deg.tsv' using 1:2 with lines, \
'data/7007998_90deg.tsv' using 1:2 with lines, \
'data/7007999_90deg.tsv' using 1:2 with lines, \
'data/7008000_90deg.tsv' using 1:2 with lines, \
'data/7008001_90deg.tsv' using 1:2 with lines, \
'data/7008002_90deg.tsv' using 1:2 with lines, \
'data/7008003_90deg.tsv' using 1:2 with lines, \
'data/7008004_90deg.tsv' using 1:2 with lines, \
'data/7008005_90deg.tsv' using 1:2 with lines, \
'data/7008006_90deg.tsv' using 1:2 with lines, \
'data/7008007_90deg.tsv' using 1:2 with lines, \
'data/7008008_90deg.tsv' using 1:2 with lines, \
'data/7008009_90deg.tsv' using 1:2 with lines, \
'data/7008010_90deg.tsv' using 1:2 with lines, \
'data/7008011_90deg.tsv' using 1:2 with lines, \
'data/7008012_90deg.tsv' using 1:2 with lines, \
'data/7008013_90deg.tsv' using 1:2 with lines, \
'data/7008014_90deg.tsv' using 1:2 with lines, \
'data/7008015_90deg.tsv' using 1:2 with lines, \
'data/7008016_90deg.tsv' using 1:2 with lines, \
'data/7008017_90deg.tsv' using 1:2 with lines, \
'data/7008018_90deg.tsv' using 1:2 with lines, \
'data/7008019_90deg.tsv' using 1:2 with lines, \
'data/7008020_90deg.tsv' using 1:2 with lines, \
'data/7008021_90deg.tsv' using 1:2 with lines, \
'data/7008022_90deg.tsv' using 1:2 with lines, \
'data/7008023_90deg.tsv' using 1:2 with lines, \
'data/7008024_90deg.tsv' using 1:2 with lines, \
'data/7008025_90deg.tsv' using 1:2 with lines, \
'data/7008026_90deg.tsv' using 1:2 with lines, \
'data/7008027_90deg.tsv' using 1:2 with lines, \
'data/7008028_90deg.tsv' using 1:2 with lines, \
'data/7008029_90deg.tsv' using 1:2 with lines, \
'data/7008030_90deg.tsv' using 1:2 with lines, \
'data/7008031_90deg.tsv' using 1:2 with lines, \
'data/7008032_90deg.tsv' using 1:2 with lines, \
'data/7008033_90deg.tsv' using 1:2 with lines, \
'data/7008034_90deg.tsv' using 1:2 with lines, \
'data/7008035_90deg.tsv' using 1:2 with lines, \
'data/7008036_90deg.tsv' using 1:2 with lines, \
'data/7008037_90deg.tsv' using 1:2 with lines, \
'data/7008038_90deg.tsv' using 1:2 with lines, \
'data/7008039_90deg.tsv' using 1:2 with lines, \
'data/7008040_90deg.tsv' using 1:2 with lines, \
'data/7008041_90deg.tsv' using 1:2 with lines, \
'data/7008042_90deg.tsv' using 1:2 with lines, \
'data/7008043_90deg.tsv' using 1:2 with lines, \
'data/7008044_90deg.tsv' using 1:2 with lines, \
'data/7008045_90deg.tsv' using 1:2 with lines, \
'data/7008046_90deg.tsv' using 1:2 with lines, \
'data/7008047_90deg.tsv' using 1:2 with lines, \
'data/7008048_90deg.tsv' using 1:2 with lines, \
'data/7008049_90deg.tsv' using 1:2 with lines, \
'data/7008050_90deg.tsv' using 1:2 with lines, \
'data/7008051_90deg.tsv' using 1:2 with lines, \
'data/7008052_90deg.tsv' using 1:2 with lines, \
'data/7008053_90deg.tsv' using 1:2 with lines, \
'data/7008054_90deg.tsv' using 1:2 with lines, \
'data/7008055_90deg.tsv' using 1:2 with lines, \
'data/7008056_90deg.tsv' using 1:2 with lines, \
'data/7008057_90deg.tsv' using 1:2 with lines, \
'data/7008058_90deg.tsv' using 1:2 with lines, \
'data/7008059_90deg.tsv' using 1:2 with lines, \
'data/7008060_90deg.tsv' using 1:2 with lines, \
'data/7008061_90deg.tsv' using 1:2 with lines, \
'data/7008062_90deg.tsv' using 1:2 with lines, \
'data/7008063_90deg.tsv' using 1:2 with lines, \
'data/7008064_90deg.tsv' using 1:2 with lines, \
'data/7008065_90deg.tsv' using 1:2 with lines, \
'data/7008066_90deg.tsv' using 1:2 with lines, \
'data/7008067_90deg.tsv' using 1:2 with lines, \
'data/7008068_90deg.tsv' using 1:2 with lines, \
'data/7008069_90deg.tsv' using 1:2 with lines, \
'data/7008070_90deg.tsv' using 1:2 with lines, \
'data/7008071_90deg.tsv' using 1:2 with lines, \
'data/7008072_90deg.tsv' using 1:2 with lines, \
'data/7008073_90deg.tsv' using 1:2 with lines, \
'data/7008074_90deg.tsv' using 1:2 with lines, \
'data/7008075_90deg.tsv' using 1:2 with lines, \
'data/7008076_90deg.tsv' using 1:2 with lines, \
'data/7008077_90deg.tsv' using 1:2 with lines, \
'data/7008078_90deg.tsv' using 1:2 with lines, \
'data/7008079_90deg.tsv' using 1:2 with lines, \
'data/7008080_90deg.tsv' using 1:2 with lines, \
'data/7008081_90deg.tsv' using 1:2 with lines, \
'data/7008082_90deg.tsv' using 1:2 with lines, \
'data/7008083_90deg.tsv' using 1:2 with lines, \
'data/7008084_90deg.tsv' using 1:2 with lines, \
'data/7008085_90deg.tsv' using 1:2 with lines, \
'data/7008086_90deg.tsv' using 1:2 with lines, \
'data/7008087_90deg.tsv' using 1:2 with lines, \
'data/7008088_90deg.tsv' using 1:2 with lines, \
'data/7008089_90deg.tsv' using 1:2 with lines, \
'data/7008090_90deg.tsv' using 1:2 with lines, \
'data/7008091_90deg.tsv' using 1:2 with lines, \
'data/7008092_90deg.tsv' using 1:2 with lines, \
'data/7008093_90deg.tsv' using 1:2 with lines, \
'data/7008094_90deg.tsv' using 1:2 with lines, \
'data/7008095_90deg.tsv' using 1:2 with lines, \
'data/7008096_90deg.tsv' using 1:2 with lines, \
'data/7008097_90deg.tsv' using 1:2 with lines, \
'data/7008098_90deg.tsv' using 1:2 with lines, \
'data/7008099_90deg.tsv' using 1:2 with lines, \
'data/7008100_90deg.tsv' using 1:2 with lines, \
'data/7008101_90deg.tsv' using 1:2 with lines, \
'data/7008102_90deg.tsv' using 1:2 with lines, \
'data/7008103_90deg.tsv' using 1:2 with lines, \
'data/7008104_90deg.tsv' using 1:2 with lines, \
'data/7008105_90deg.tsv' using 1:2 with lines, \
'data/7008106_90deg.tsv' using 1:2 with lines, \
'data/7008107_90deg.tsv' using 1:2 with lines, \
'data/7008108_90deg.tsv' using 1:2 with lines, \
'data/7008109_90deg.tsv' using 1:2 with lines, \
'data/7008110_90deg.tsv' using 1:2 with lines, \
'data/7008111_90deg.tsv' using 1:2 with lines, \
'data/7008112_90deg.tsv' using 1:2 with lines, \
'data/7008113_90deg.tsv' using 1:2 with lines, \
'data/7008114_90deg.tsv' using 1:2 with lines, \
'data/7008115_90deg.tsv' using 1:2 with lines, \
'data/7008116_90deg.tsv' using 1:2 with lines, \
'data/7008117_90deg.tsv' using 1:2 with lines, \
'data/7008118_90deg.tsv' using 1:2 with lines, \
'data/7008119_90deg.tsv' using 1:2 with lines, \
'data/7008120_90deg.tsv' using 1:2 with lines, \
'data/7008121_90deg.tsv' using 1:2 with lines, \
'data/7008122_90deg.tsv' using 1:2 with lines, \
'data/7008123_90deg.tsv' using 1:2 with lines, \
'data/7008124_90deg.tsv' using 1:2 with lines, \
'data/7008125_90deg.tsv' using 1:2 with lines, \
'data/7008126_90deg.tsv' using 1:2 with lines, \
'data/7008127_90deg.tsv' using 1:2 with lines, \
'data/7008128_90deg.tsv' using 1:2 with lines, \
'data/7008129_90deg.tsv' using 1:2 with lines, \
'data/7008130_90deg.tsv' using 1:2 with lines, \
'data/7008131_90deg.tsv' using 1:2 with lines, \
'data/7008132_90deg.tsv' using 1:2 with lines, \
'data/7008133_90deg.tsv' using 1:2 with lines, \
'data/7008134_90deg.tsv' using 1:2 with lines, \
'data/7008135_90deg.tsv' using 1:2 with lines, \
'data/7008136_90deg.tsv' using 1:2 with lines, \
'data/7008137_90deg.tsv' using 1:2 with lines, \
'data/7008138_90deg.tsv' using 1:2 with lines, \
'data/7008139_90deg.tsv' using 1:2 with lines, \
'data/7008140_90deg.tsv' using 1:2 with lines, \
'data/7008141_90deg.tsv' using 1:2 with lines, \
'data/7008142_90deg.tsv' using 1:2 with lines, \
'data/7008143_90deg.tsv' using 1:2 with lines, \
'data/7008144_90deg.tsv' using 1:2 with lines, \
'data/7008145_90deg.tsv' using 1:2 with lines, \
'data/7008146_90deg.tsv' using 1:2 with lines, \
'data/7008147_90deg.tsv' using 1:2 with lines, \
'data/7008148_90deg.tsv' using 1:2 with lines, \
'data/7008149_90deg.tsv' using 1:2 with lines, \
'data/7008150_90deg.tsv' using 1:2 with lines, \
'data/7008151_90deg.tsv' using 1:2 with lines, \
'data/7008152_90deg.tsv' using 1:2 with lines, \
'data/7008153_90deg.tsv' using 1:2 with lines, \
'data/7008154_90deg.tsv' using 1:2 with lines, \
'data/7008155_90deg.tsv' using 1:2 with lines, \
'data/7008156_90deg.tsv' using 1:2 with lines, \
'data/7008157_90deg.tsv' using 1:2 with lines, \
'data/7008158_90deg.tsv' using 1:2 with lines, \
'data/7008159_90deg.tsv' using 1:2 with lines, \
'data/7008160_90deg.tsv' using 1:2 with lines, \
'data/7008161_90deg.tsv' using 1:2 with lines, \
'data/7008162_90deg.tsv' using 1:2 with lines, \
'data/7008163_90deg.tsv' using 1:2 with lines, \
'data/7008164_90deg.tsv' using 1:2 with lines, \
'data/7008165_90deg.tsv' using 1:2 with lines, \
'data/7008166_90deg.tsv' using 1:2 with lines, \
'data/7008167_90deg.tsv' using 1:2 with lines, \
'data/7008168_90deg.tsv' using 1:2 with lines, \
'data/7008169_90deg.tsv' using 1:2 with lines, \
'data/7008170_90deg.tsv' using 1:2 with lines, \
'data/7008171_90deg.tsv' using 1:2 with lines, \
'data/7008172_90deg.tsv' using 1:2 with lines, \
'data/7008173_90deg.tsv' using 1:2 with lines, \
'data/7008174_90deg.tsv' using 1:2 with lines, \
'data/7008175_90deg.tsv' using 1:2 with lines, \
'data/7008176_90deg.tsv' using 1:2 with lines, \
'data/7008177_90deg.tsv' using 1:2 with lines, \
'data/7008178_90deg.tsv' using 1:2 with lines, \
'data/7008179_90deg.tsv' using 1:2 with lines, \
'data/7008180_90deg.tsv' using 1:2 with lines, \
'data/7008181_90deg.tsv' using 1:2 with lines, \
'data/7008182_90deg.tsv' using 1:2 with lines, \
'data/7008183_90deg.tsv' using 1:2 with lines, \
'data/7008184_90deg.tsv' using 1:2 with lines, \
'data/7008185_90deg.tsv' using 1:2 with lines, \
'data/7008186_90deg.tsv' using 1:2 with lines, \
'data/7008187_90deg.tsv' using 1:2 with lines, \
'data/7008188_90deg.tsv' using 1:2 with lines, \
'data/7008189_90deg.tsv' using 1:2 with lines, \
'data/7008190_90deg.tsv' using 1:2 with lines, \
'data/7008191_90deg.tsv' using 1:2 with lines, \
'data/7008192_90deg.tsv' using 1:2 with lines, \
'data/7008193_90deg.tsv' using 1:2 with lines, \
'data/7008194_90deg.tsv' using 1:2 with lines, \
'data/7008195_90deg.tsv' using 1:2 with lines, \
'data/7008196_90deg.tsv' using 1:2 with lines, \
'data/7008197_90deg.tsv' using 1:2 with lines, \
'data/7008198_90deg.tsv' using 1:2 with lines, \
'data/7008199_90deg.tsv' using 1:2 with lines, \
'data/7008200_90deg.tsv' using 1:2 with lines, \
'data/7008201_90deg.tsv' using 1:2 with lines, \
'data/7008202_90deg.tsv' using 1:2 with lines, \
'data/7008203_90deg.tsv' using 1:2 with lines, \
'data/7008204_90deg.tsv' using 1:2 with lines, \
'data/7008205_90deg.tsv' using 1:2 with lines, \
'data/7008206_90deg.tsv' using 1:2 with lines, \
'data/7008207_90deg.tsv' using 1:2 with lines, \
'data/7008208_90deg.tsv' using 1:2 with lines, \
'data/7008209_90deg.tsv' using 1:2 with lines, \
'data/7008210_90deg.tsv' using 1:2 with lines, \
'data/7008211_90deg.tsv' using 1:2 with lines, \
'data/7008212_90deg.tsv' using 1:2 with lines, \
'data/7008213_90deg.tsv' using 1:2 with lines, \
'data/7008214_90deg.tsv' using 1:2 with lines, \
'data/7008215_90deg.tsv' using 1:2 with lines, \
'data/7008216_90deg.tsv' using 1:2 with lines, \
'data/7008217_90deg.tsv' using 1:2 with lines, \
'data/7008218_90deg.tsv' using 1:2 with lines, \
'data/7008219_90deg.tsv' using 1:2 with lines, \
'data/7008220_90deg.tsv' using 1:2 with lines, \
'data/7008221_90deg.tsv' using 1:2 with lines, \
'data/7008222_90deg.tsv' using 1:2 with lines, \
'data/7008223_90deg.tsv' using 1:2 with lines, \
'data/7008224_90deg.tsv' using 1:2 with lines, \
'data/7008225_90deg.tsv' using 1:2 with lines, \
'data/7008226_90deg.tsv' using 1:2 with lines, \
'data/7008227_90deg.tsv' using 1:2 with lines, \
'data/7008228_90deg.tsv' using 1:2 with lines, \
'data/7008229_90deg.tsv' using 1:2 with lines, \
'data/7008230_90deg.tsv' using 1:2 with lines, \
'data/7008231_90deg.tsv' using 1:2 with lines, \
'data/7008232_90deg.tsv' using 1:2 with lines, \
'data/7008233_90deg.tsv' using 1:2 with lines, \
'data/7008234_90deg.tsv' using 1:2 with lines, \
'data/7008235_90deg.tsv' using 1:2 with lines, \
'data/7008236_90deg.tsv' using 1:2 with lines, \
'data/7008237_90deg.tsv' using 1:2 with lines, \
'data/7008238_90deg.tsv' using 1:2 with lines, \
'data/7008239_90deg.tsv' using 1:2 with lines, \
'data/7008240_90deg.tsv' using 1:2 with lines, \
'data/7008241_90deg.tsv' using 1:2 with lines, \
'data/7008242_90deg.tsv' using 1:2 with lines, \
'data/7008243_90deg.tsv' using 1:2 with lines, \
'data/7008244_90deg.tsv' using 1:2 with lines, \
'data/7008245_90deg.tsv' using 1:2 with lines, \
'data/7008246_90deg.tsv' using 1:2 with lines, \
'data/7008247_90deg.tsv' using 1:2 with lines, \
'data/7008248_90deg.tsv' using 1:2 with lines, \
'data/7008249_90deg.tsv' using 1:2 with lines, \
'data/7008250_90deg.tsv' using 1:2 with lines, \
'data/7008251_90deg.tsv' using 1:2 with lines, \
'data/7008252_90deg.tsv' using 1:2 with lines, \
'data/7008253_90deg.tsv' using 1:2 with lines, \
'data/7008254_90deg.tsv' using 1:2 with lines, \
'data/7008255_90deg.tsv' using 1:2 with lines, \
'data/7008256_90deg.tsv' using 1:2 with lines, \
'data/7008257_90deg.tsv' using 1:2 with lines, \
'data/7008258_90deg.tsv' using 1:2 with lines, \
'data/7008259_90deg.tsv' using 1:2 with lines, \
'data/7008260_90deg.tsv' using 1:2 with lines, \
'data/7008261_90deg.tsv' using 1:2 with lines, \
'data/7008262_90deg.tsv' using 1:2 with lines, \
'data/7008263_90deg.tsv' using 1:2 with lines, \
'data/7008264_90deg.tsv' using 1:2 with lines, \
'data/7008265_90deg.tsv' using 1:2 with lines, \
'data/7008266_90deg.tsv' using 1:2 with lines, \
'data/7008267_90deg.tsv' using 1:2 with lines, \
'data/7008268_90deg.tsv' using 1:2 with lines, \
'data/7008269_90deg.tsv' using 1:2 with lines, \
'data/7008270_90deg.tsv' using 1:2 with lines, \
'data/7008271_90deg.tsv' using 1:2 with lines, \
'data/7008272_90deg.tsv' using 1:2 with lines, \
'data/7008273_90deg.tsv' using 1:2 with lines, \
'data/7008274_90deg.tsv' using 1:2 with lines, \
'data/7008275_90deg.tsv' using 1:2 with lines, \
'data/7008276_90deg.tsv' using 1:2 with lines, \
'data/7008277_90deg.tsv' using 1:2 with lines, \
'data/7008278_90deg.tsv' using 1:2 with lines, \
'data/7008279_90deg.tsv' using 1:2 with lines, \
'data/7008280_90deg.tsv' using 1:2 with lines, \
'data/7008281_90deg.tsv' using 1:2 with lines, \
'data/7008282_90deg.tsv' using 1:2 with lines, \
'data/7008283_90deg.tsv' using 1:2 with lines, \
'data/7008284_90deg.tsv' using 1:2 with lines, \
'data/7008285_90deg.tsv' using 1:2 with lines, \
'data/7008286_90deg.tsv' using 1:2 with lines, \
'data/7008287_90deg.tsv' using 1:2 with lines, \
'data/7008288_90deg.tsv' using 1:2 with lines, \
'data/7008289_90deg.tsv' using 1:2 with lines, \
'data/7008290_90deg.tsv' using 1:2 with lines, \
'data/7008291_90deg.tsv' using 1:2 with lines, \
'data/7008292_90deg.tsv' using 1:2 with lines, \
'data/7008293_90deg.tsv' using 1:2 with lines, \
'data/7008294_90deg.tsv' using 1:2 with lines, \
'data/7008295_90deg.tsv' using 1:2 with lines, \
'data/7008296_90deg.tsv' using 1:2 with lines, \
'data/7008297_90deg.tsv' using 1:2 with lines, \
'data/7008298_90deg.tsv' using 1:2 with lines, \
'data/7008299_90deg.tsv' using 1:2 with lines, \
'data/7008300_90deg.tsv' using 1:2 with lines, \
'data/7008301_90deg.tsv' using 1:2 with lines, \
'data/7008302_90deg.tsv' using 1:2 with lines, \
'data/7008303_90deg.tsv' using 1:2 with lines, \
'data/7008304_90deg.tsv' using 1:2 with lines, \
'data/7008305_90deg.tsv' using 1:2 with lines, \
'data/7008306_90deg.tsv' using 1:2 with lines, \
'data/7008307_90deg.tsv' using 1:2 with lines, \
'data/7008308_90deg.tsv' using 1:2 with lines, \
'data/7008309_90deg.tsv' using 1:2 with lines, \
'data/7008310_90deg.tsv' using 1:2 with lines, \
'data/7008311_90deg.tsv' using 1:2 with lines, \
'data/7008312_90deg.tsv' using 1:2 with lines, \
'data/7008313_90deg.tsv' using 1:2 with lines, \
'data/7008314_90deg.tsv' using 1:2 with lines, \
'data/7008315_90deg.tsv' using 1:2 with lines, \
'data/7008316_90deg.tsv' using 1:2 with lines, \
'data/7008317_90deg.tsv' using 1:2 with lines, \
'data/7008318_90deg.tsv' using 1:2 with lines, \
'data/7008319_90deg.tsv' using 1:2 with lines, \
'data/7008320_90deg.tsv' using 1:2 with lines, \
'data/7008321_90deg.tsv' using 1:2 with lines, \
'data/7008322_90deg.tsv' using 1:2 with lines, \
'data/7008323_90deg.tsv' using 1:2 with lines, \
'data/7008324_90deg.tsv' using 1:2 with lines, \
'data/7008325_90deg.tsv' using 1:2 with lines, \
'data/7008326_90deg.tsv' using 1:2 with lines, \
'data/7008327_90deg.tsv' using 1:2 with lines, \
'data/7008328_90deg.tsv' using 1:2 with lines, \
'data/7008329_90deg.tsv' using 1:2 with lines, \
'data/7008330_90deg.tsv' using 1:2 with lines, \
'data/7008331_90deg.tsv' using 1:2 with lines, \
'data/7008332_90deg.tsv' using 1:2 with lines, \
'data/7008333_90deg.tsv' using 1:2 with lines, \
'data/7008334_90deg.tsv' using 1:2 with lines, \
'data/7008335_90deg.tsv' using 1:2 with lines, \
'data/7008336_90deg.tsv' using 1:2 with lines, \
'data/7008337_90deg.tsv' using 1:2 with lines, \
'data/7008338_90deg.tsv' using 1:2 with lines, \
'data/7008339_90deg.tsv' using 1:2 with lines, \
'data/7008340_90deg.tsv' using 1:2 with lines, \
'data/7008341_90deg.tsv' using 1:2 with lines, \
'data/7008342_90deg.tsv' using 1:2 with lines, \
'data/7008343_90deg.tsv' using 1:2 with lines, \
'data/7008344_90deg.tsv' using 1:2 with lines, \
'data/7008345_90deg.tsv' using 1:2 with lines, \
'data/7008346_90deg.tsv' using 1:2 with lines, \
'data/7008347_90deg.tsv' using 1:2 with lines, \
'data/7008348_90deg.tsv' using 1:2 with lines, \
'data/7008349_90deg.tsv' using 1:2 with lines, \
'data/7008350_90deg.tsv' using 1:2 with lines, \
'data/7008351_90deg.tsv' using 1:2 with lines, \
'data/7008352_90deg.tsv' using 1:2 with lines, \
'data/7008353_90deg.tsv' using 1:2 with lines, \
'data/7008354_90deg.tsv' using 1:2 with lines, \
'data/7008355_90deg.tsv' using 1:2 with lines, \
'data/7008356_90deg.tsv' using 1:2 with lines, \
'data/7008357_90deg.tsv' using 1:2 with lines, \
'data/7008358_90deg.tsv' using 1:2 with lines, \
'data/7008359_90deg.tsv' using 1:2 with lines, \
'data/7008360_90deg.tsv' using 1:2 with lines, \
'data/7008361_90deg.tsv' using 1:2 with lines, \
'data/7008362_90deg.tsv' using 1:2 with lines, \
'data/7008363_90deg.tsv' using 1:2 with lines, \
'data/7008364_90deg.tsv' using 1:2 with lines, \
'data/7008365_90deg.tsv' using 1:2 with lines, \
'data/7008366_90deg.tsv' using 1:2 with lines, \
'data/7008367_90deg.tsv' using 1:2 with lines, \
'data/7008368_90deg.tsv' using 1:2 with lines, \
'data/7008369_90deg.tsv' using 1:2 with lines, \
'data/7008370_90deg.tsv' using 1:2 with lines, \
'data/7008371_90deg.tsv' using 1:2 with lines, \
'data/7008372_90deg.tsv' using 1:2 with lines, \
'data/7008373_90deg.tsv' using 1:2 with lines, \
'data/7008374_90deg.tsv' using 1:2 with lines, \
'data/7008375_90deg.tsv' using 1:2 with lines, \
'data/7008376_90deg.tsv' using 1:2 with lines, \
'data/7008377_90deg.tsv' using 1:2 with lines, \
'data/7008378_90deg.tsv' using 1:2 with lines, \
'data/7008379_90deg.tsv' using 1:2 with lines, \
'data/7008380_90deg.tsv' using 1:2 with lines, \
'data/7008381_90deg.tsv' using 1:2 with lines, \
'data/7008382_90deg.tsv' using 1:2 with lines, \
'data/7008383_90deg.tsv' using 1:2 with lines, \
'data/7008384_90deg.tsv' using 1:2 with lines, \
'data/7008385_90deg.tsv' using 1:2 with lines, \
'data/7008386_90deg.tsv' using 1:2 with lines, \
'data/7008387_90deg.tsv' using 1:2 with lines, \
'data/7008388_90deg.tsv' using 1:2 with lines, \
'data/7008389_90deg.tsv' using 1:2 with lines, \
'data/7008390_90deg.tsv' using 1:2 with lines, \
'data/7008391_90deg.tsv' using 1:2 with lines, \
'data/7008392_90deg.tsv' using 1:2 with lines, \
'data/7008393_90deg.tsv' using 1:2 with lines, \
'data/7008394_90deg.tsv' using 1:2 with lines, \
'data/7008395_90deg.tsv' using 1:2 with lines, \
'data/7008396_90deg.tsv' using 1:2 with lines, \
'data/7008397_90deg.tsv' using 1:2 with lines, \
'data/7008398_90deg.tsv' using 1:2 with lines, \
'data/7008399_90deg.tsv' using 1:2 with lines, \
'data/7008400_90deg.tsv' using 1:2 with lines, \
'data/7008401_90deg.tsv' using 1:2 with lines, \
'data/7008402_90deg.tsv' using 1:2 with lines, \
'data/7008403_90deg.tsv' using 1:2 with lines, \
'data/7008404_90deg.tsv' using 1:2 with lines, \
'data/7008405_90deg.tsv' using 1:2 with lines, \
'data/7008406_90deg.tsv' using 1:2 with lines, \
'data/7008407_90deg.tsv' using 1:2 with lines, \
'data/7008408_90deg.tsv' using 1:2 with lines, \
'data/7008409_90deg.tsv' using 1:2 with lines, \
'data/7008410_90deg.tsv' using 1:2 with lines, \
'data/7008411_90deg.tsv' using 1:2 with lines, \
'data/7008412_90deg.tsv' using 1:2 with lines, \
'data/7008413_90deg.tsv' using 1:2 with lines, \
'data/7008414_90deg.tsv' using 1:2 with lines, \
'data/7008415_90deg.tsv' using 1:2 with lines, \
'data/7008416_90deg.tsv' using 1:2 with lines, \
'data/7008417_90deg.tsv' using 1:2 with lines, \
'data/7008418_90deg.tsv' using 1:2 with lines, \
'data/7008419_90deg.tsv' using 1:2 with lines, \
'data/7008420_90deg.tsv' using 1:2 with lines, \
'data/7008421_90deg.tsv' using 1:2 with lines, \
'data/7008422_90deg.tsv' using 1:2 with lines, \
'data/7008423_90deg.tsv' using 1:2 with lines, \
'data/7008424_90deg.tsv' using 1:2 with lines, \
'data/7008425_90deg.tsv' using 1:2 with lines, \
'data/7008426_90deg.tsv' using 1:2 with lines, \
'data/7008427_90deg.tsv' using 1:2 with lines, \
'data/7008428_90deg.tsv' using 1:2 with lines, \
'data/7008429_90deg.tsv' using 1:2 with lines, \
'data/7008430_90deg.tsv' using 1:2 with lines, \
'data/7008431_90deg.tsv' using 1:2 with lines, \
'data/7008432_90deg.tsv' using 1:2 with lines, \
'data/7008433_90deg.tsv' using 1:2 with lines, \
'data/7008434_90deg.tsv' using 1:2 with lines, \
'data/7008435_90deg.tsv' using 1:2 with lines, \
'data/7008436_90deg.tsv' using 1:2 with lines, \
'data/7008437_90deg.tsv' using 1:2 with lines, \
'data/7008438_90deg.tsv' using 1:2 with lines, \
'data/7008439_90deg.tsv' using 1:2 with lines, \
'data/7008440_90deg.tsv' using 1:2 with lines, \
'data/7008441_90deg.tsv' using 1:2 with lines, \
'data/7008442_90deg.tsv' using 1:2 with lines, \
'data/7008443_90deg.tsv' using 1:2 with lines, \
'data/7008444_90deg.tsv' using 1:2 with lines, \
'data/7008445_90deg.tsv' using 1:2 with lines, \
'data/7008446_90deg.tsv' using 1:2 with lines, \
'data/7008447_90deg.tsv' using 1:2 with lines, \
'data/7008448_90deg.tsv' using 1:2 with lines, \
'data/7008449_90deg.tsv' using 1:2 with lines, \
'data/7008450_90deg.tsv' using 1:2 with lines, \
'data/7008451_90deg.tsv' using 1:2 with lines, \
'data/7008452_90deg.tsv' using 1:2 with lines, \
'data/7008453_90deg.tsv' using 1:2 with lines, \
'data/7008454_90deg.tsv' using 1:2 with lines, \
'data/7008455_90deg.tsv' using 1:2 with lines, \
'data/7008456_90deg.tsv' using 1:2 with lines, \
'data/7008457_90deg.tsv' using 1:2 with lines, \
'data/7008458_90deg.tsv' using 1:2 with lines, \
'data/7008459_90deg.tsv' using 1:2 with lines, \
'data/7008460_90deg.tsv' using 1:2 with lines, \
'data/7008461_90deg.tsv' using 1:2 with lines, \
'data/7008462_90deg.tsv' using 1:2 with lines, \
'data/7008463_90deg.tsv' using 1:2 with lines, \
'data/7008464_90deg.tsv' using 1:2 with lines, \
'data/7008465_90deg.tsv' using 1:2 with lines, \
'data/7008466_90deg.tsv' using 1:2 with lines, \
'data/7008467_90deg.tsv' using 1:2 with lines, \
'data/7008468_90deg.tsv' using 1:2 with lines, \
'data/7008469_90deg.tsv' using 1:2 with lines, \
'data/7008470_90deg.tsv' using 1:2 with lines, \
'data/7008471_90deg.tsv' using 1:2 with lines, \
'data/7008472_90deg.tsv' using 1:2 with lines, \
'data/7008473_90deg.tsv' using 1:2 with lines, \
'data/7008474_90deg.tsv' using 1:2 with lines, \
'data/7008475_90deg.tsv' using 1:2 with lines, \
'data/7008476_90deg.tsv' using 1:2 with lines, \
'data/7008477_90deg.tsv' using 1:2 with lines, \
'data/7008478_90deg.tsv' using 1:2 with lines, \
'data/7008479_90deg.tsv' using 1:2 with lines, \
'data/7008480_90deg.tsv' using 1:2 with lines, \
'data/7008481_90deg.tsv' using 1:2 with lines, \
'data/7008482_90deg.tsv' using 1:2 with lines, \
'data/7008483_90deg.tsv' using 1:2 with lines, \
'data/7008484_90deg.tsv' using 1:2 with lines, \
'data/7008485_90deg.tsv' using 1:2 with lines, \
'data/7008486_90deg.tsv' using 1:2 with lines, \
'data/7008487_90deg.tsv' using 1:2 with lines, \
'data/7008488_90deg.tsv' using 1:2 with lines, \
'data/7008489_90deg.tsv' using 1:2 with lines, \
'data/7008490_90deg.tsv' using 1:2 with lines, \
'data/7008491_90deg.tsv' using 1:2 with lines, \
'data/7008492_90deg.tsv' using 1:2 with lines, \
'data/7008493_90deg.tsv' using 1:2 with lines, \
'data/7008494_90deg.tsv' using 1:2 with lines, \
'data/7008495_90deg.tsv' using 1:2 with lines, \
'data/7008496_90deg.tsv' using 1:2 with lines, \
'data/7008497_90deg.tsv' using 1:2 with lines, \
'data/7008498_90deg.tsv' using 1:2 with lines, \
'data/7008499_90deg.tsv' using 1:2 with lines, \
'data/7008500_90deg.tsv' using 1:2 with lines, \
'data/7008501_90deg.tsv' using 1:2 with lines, \
'data/7008502_90deg.tsv' using 1:2 with lines, \
'data/7008503_90deg.tsv' using 1:2 with lines, \
'data/7008504_90deg.tsv' using 1:2 with lines, \
'data/7008505_90deg.tsv' using 1:2 with lines, \
'data/7008506_90deg.tsv' using 1:2 with lines, \
'data/7008507_90deg.tsv' using 1:2 with lines, \
'data/7008508_90deg.tsv' using 1:2 with lines, \
'data/7008509_90deg.tsv' using 1:2 with lines, \
'data/7008510_90deg.tsv' using 1:2 with lines, \
'data/7008511_90deg.tsv' using 1:2 with lines, \
'data/7008512_90deg.tsv' using 1:2 with lines, \
'data/7008513_90deg.tsv' using 1:2 with lines, \
'data/7008514_90deg.tsv' using 1:2 with lines, \
'data/7008515_90deg.tsv' using 1:2 with lines, \
'data/7008516_90deg.tsv' using 1:2 with lines, \
'data/7008517_90deg.tsv' using 1:2 with lines, \
'data/7008518_90deg.tsv' using 1:2 with lines, \
'data/7008519_90deg.tsv' using 1:2 with lines, \
'data/7008520_90deg.tsv' using 1:2 with lines, \
'data/7008521_90deg.tsv' using 1:2 with lines, \
'data/7008522_90deg.tsv' using 1:2 with lines, \
'data/7008523_90deg.tsv' using 1:2 with lines, \
'data/7008524_90deg.tsv' using 1:2 with lines, \
'data/7008525_90deg.tsv' using 1:2 with lines, \
'data/7008526_90deg.tsv' using 1:2 with lines, \
'data/7008527_90deg.tsv' using 1:2 with lines, \
'data/7008528_90deg.tsv' using 1:2 with lines, \
'data/7008529_90deg.tsv' using 1:2 with lines, \
'data/7008530_90deg.tsv' using 1:2 with lines, \
'data/7008531_90deg.tsv' using 1:2 with lines, \
'data/7008532_90deg.tsv' using 1:2 with lines, \
'data/7008533_90deg.tsv' using 1:2 with lines, \
'data/7008534_90deg.tsv' using 1:2 with lines, \
'data/7008535_90deg.tsv' using 1:2 with lines, \
'data/7008536_90deg.tsv' using 1:2 with lines, \
'data/7008537_90deg.tsv' using 1:2 with lines, \
'data/7008538_90deg.tsv' using 1:2 with lines, \
'data/7008539_90deg.tsv' using 1:2 with lines, \
'data/7008540_90deg.tsv' using 1:2 with lines, \
'data/7008541_90deg.tsv' using 1:2 with lines, \
'data/7008542_90deg.tsv' using 1:2 with lines, \
'data/7008543_90deg.tsv' using 1:2 with lines, \
'data/7008544_90deg.tsv' using 1:2 with lines, \
'data/7008545_90deg.tsv' using 1:2 with lines, \
'data/7008546_90deg.tsv' using 1:2 with lines, \
'data/7008547_90deg.tsv' using 1:2 with lines, \
'data/7008548_90deg.tsv' using 1:2 with lines, \
'data/7008549_90deg.tsv' using 1:2 with lines, \
'data/7008550_90deg.tsv' using 1:2 with lines, \
'data/7008551_90deg.tsv' using 1:2 with lines, \
'data/7008552_90deg.tsv' using 1:2 with lines, \
'data/7008553_90deg.tsv' using 1:2 with lines, \
'data/7008554_90deg.tsv' using 1:2 with lines, \
'data/7008555_90deg.tsv' using 1:2 with lines, \
'data/7008556_90deg.tsv' using 1:2 with lines, \
'data/7008557_90deg.tsv' using 1:2 with lines, \
'data/7008558_90deg.tsv' using 1:2 with lines, \
'data/7008559_90deg.tsv' using 1:2 with lines, \
'data/7008560_90deg.tsv' using 1:2 with lines, \
'data/7008561_90deg.tsv' using 1:2 with lines, \
'data/7008562_90deg.tsv' using 1:2 with lines, \
'data/7008563_90deg.tsv' using 1:2 with lines, \
'data/7008564_90deg.tsv' using 1:2 with lines, \
'data/7008565_90deg.tsv' using 1:2 with lines, \
'data/7008566_90deg.tsv' using 1:2 with lines, \
'data/7008567_90deg.tsv' using 1:2 with lines, \
'data/7008568_90deg.tsv' using 1:2 with lines, \
'data/7008569_90deg.tsv' using 1:2 with lines, \
'data/7008570_90deg.tsv' using 1:2 with lines, \
'data/7008571_90deg.tsv' using 1:2 with lines, \
'data/7008572_90deg.tsv' using 1:2 with lines, \
'data/7008573_90deg.tsv' using 1:2 with lines, \
'data/7008574_90deg.tsv' using 1:2 with lines, \
'data/7008575_90deg.tsv' using 1:2 with lines, \
'data/7008576_90deg.tsv' using 1:2 with lines, \
'data/7008577_90deg.tsv' using 1:2 with lines, \
'data/7008578_90deg.tsv' using 1:2 with lines, \
'data/7008579_90deg.tsv' using 1:2 with lines, \
'data/7008580_90deg.tsv' using 1:2 with lines, \
'data/7008581_90deg.tsv' using 1:2 with lines, \
'data/7008582_90deg.tsv' using 1:2 with lines, \
'data/7008583_90deg.tsv' using 1:2 with lines, \
'data/7008584_90deg.tsv' using 1:2 with lines, \
'data/7008585_90deg.tsv' using 1:2 with lines, \
'data/7008586_90deg.tsv' using 1:2 with lines, \
'data/7008587_90deg.tsv' using 1:2 with lines, \
'data/7008588_90deg.tsv' using 1:2 with lines, \
'data/7008589_90deg.tsv' using 1:2 with lines, \
'data/7008590_90deg.tsv' using 1:2 with lines, \
'data/7008591_90deg.tsv' using 1:2 with lines, \
'data/7008592_90deg.tsv' using 1:2 with lines, \
'data/7008593_90deg.tsv' using 1:2 with lines, \
'data/7008594_90deg.tsv' using 1:2 with lines, \
'data/7008595_90deg.tsv' using 1:2 with lines, \
'data/7008596_90deg.tsv' using 1:2 with lines, \
'data/7008597_90deg.tsv' using 1:2 with lines, \
'data/7008598_90deg.tsv' using 1:2 with lines, \
'data/7008599_90deg.tsv' using 1:2 with lines, \
'data/7008600_90deg.tsv' using 1:2 with lines, \
'data/7008601_90deg.tsv' using 1:2 with lines, \
'data/7008602_90deg.tsv' using 1:2 with lines, \
'data/7008603_90deg.tsv' using 1:2 with lines, \
'data/7008604_90deg.tsv' using 1:2 with lines, \
'data/7008605_90deg.tsv' using 1:2 with lines, \
'data/7008606_90deg.tsv' using 1:2 with lines, \
'data/7008607_90deg.tsv' using 1:2 with lines, \
'data/7008608_90deg.tsv' using 1:2 with lines, \
'data/7008609_90deg.tsv' using 1:2 with lines, \
'data/7008610_90deg.tsv' using 1:2 with lines, \
'data/7008611_90deg.tsv' using 1:2 with lines, \
'data/7008612_90deg.tsv' using 1:2 with lines, \
'data/7008613_90deg.tsv' using 1:2 with lines, \
'data/7008614_90deg.tsv' using 1:2 with lines, \
'data/7008615_90deg.tsv' using 1:2 with lines, \
'data/7008616_90deg.tsv' using 1:2 with lines, \
'data/7008617_90deg.tsv' using 1:2 with lines, \
'data/7008618_90deg.tsv' using 1:2 with lines, \
'data/7008619_90deg.tsv' using 1:2 with lines, \
'data/7008620_90deg.tsv' using 1:2 with lines, \
'data/7008621_90deg.tsv' using 1:2 with lines, \
'data/7008622_90deg.tsv' using 1:2 with lines, \
'data/7008623_90deg.tsv' using 1:2 with lines, \
'data/7008624_90deg.tsv' using 1:2 with lines, \
'data/7008625_90deg.tsv' using 1:2 with lines, \
'data/7008626_90deg.tsv' using 1:2 with lines, \
'data/7008627_90deg.tsv' using 1:2 with lines, \
'data/7008628_90deg.tsv' using 1:2 with lines, \
'data/7008629_90deg.tsv' using 1:2 with lines, \
'data/7008630_90deg.tsv' using 1:2 with lines, \
'data/7008631_90deg.tsv' using 1:2 with lines, \
'data/7008632_90deg.tsv' using 1:2 with lines, \
'data/7008633_90deg.tsv' using 1:2 with lines, \
'data/7008634_90deg.tsv' using 1:2 with lines, \
'data/7008635_90deg.tsv' using 1:2 with lines, \
'data/7008636_90deg.tsv' using 1:2 with lines, \
'data/7008637_90deg.tsv' using 1:2 with lines, \
'data/7008638_90deg.tsv' using 1:2 with lines, \
'data/7008639_90deg.tsv' using 1:2 with lines, \
'data/7008640_90deg.tsv' using 1:2 with lines, \
'data/7008641_90deg.tsv' using 1:2 with lines, \
'data/7008642_90deg.tsv' using 1:2 with lines, \
'data/7008643_90deg.tsv' using 1:2 with lines, \
'data/7008644_90deg.tsv' using 1:2 with lines, \
'data/7008645_90deg.tsv' using 1:2 with lines, \
'data/7008646_90deg.tsv' using 1:2 with lines, \
'data/7008647_90deg.tsv' using 1:2 with lines, \
'data/7008648_90deg.tsv' using 1:2 with lines, \
'data/7008649_90deg.tsv' using 1:2 with lines, \
'data/7008650_90deg.tsv' using 1:2 with lines, \
'data/7008651_90deg.tsv' using 1:2 with lines, \
'data/7008652_90deg.tsv' using 1:2 with lines, \
'data/7008653_90deg.tsv' using 1:2 with lines, \
'data/7008654_90deg.tsv' using 1:2 with lines, \
'data/7008655_90deg.tsv' using 1:2 with lines, \
'data/7008656_90deg.tsv' using 1:2 with lines, \
'data/7008657_90deg.tsv' using 1:2 with lines, \
'data/7008658_90deg.tsv' using 1:2 with lines, \
'data/7008659_90deg.tsv' using 1:2 with lines, \
'data/7008660_90deg.tsv' using 1:2 with lines, \
'data/7008661_90deg.tsv' using 1:2 with lines, \
'data/7008662_90deg.tsv' using 1:2 with lines, \
'data/7008663_90deg.tsv' using 1:2 with lines, \
'data/7008664_90deg.tsv' using 1:2 with lines, \
'data/7008665_90deg.tsv' using 1:2 with lines, \
'data/7008666_90deg.tsv' using 1:2 with lines, \
'data/7008667_90deg.tsv' using 1:2 with lines, \
'data/7008668_90deg.tsv' using 1:2 with lines, \
'data/7008669_90deg.tsv' using 1:2 with lines, \
'data/7008670_90deg.tsv' using 1:2 with lines, \
'data/7008671_90deg.tsv' using 1:2 with lines, \
'data/7008672_90deg.tsv' using 1:2 with lines, \
'data/7008673_90deg.tsv' using 1:2 with lines, \
'data/7008674_90deg.tsv' using 1:2 with lines, \
'data/7008675_90deg.tsv' using 1:2 with lines, \
'data/7008676_90deg.tsv' using 1:2 with lines, \
'data/7008677_90deg.tsv' using 1:2 with lines, \
'data/7008678_90deg.tsv' using 1:2 with lines, \
'data/7008679_90deg.tsv' using 1:2 with lines, \
'data/7008680_90deg.tsv' using 1:2 with lines, \
'data/7008681_90deg.tsv' using 1:2 with lines, \
'data/7008682_90deg.tsv' using 1:2 with lines, \
'data/7008683_90deg.tsv' using 1:2 with lines, \
'data/7008684_90deg.tsv' using 1:2 with lines, \
'data/7008685_90deg.tsv' using 1:2 with lines, \
'data/7008686_90deg.tsv' using 1:2 with lines, \
'data/7008687_90deg.tsv' using 1:2 with lines, \
'data/7008688_90deg.tsv' using 1:2 with lines, \
'data/7008689_90deg.tsv' using 1:2 with lines, \
'data/7008690_90deg.tsv' using 1:2 with lines, \
'data/7008691_90deg.tsv' using 1:2 with lines, \
'data/7008692_90deg.tsv' using 1:2 with lines, \
'data/7008693_90deg.tsv' using 1:2 with lines, \
'data/7008694_90deg.tsv' using 1:2 with lines, \
'data/7008695_90deg.tsv' using 1:2 with lines, \
'data/7008696_90deg.tsv' using 1:2 with lines, \
'data/7008697_90deg.tsv' using 1:2 with lines, \
'data/7008698_90deg.tsv' using 1:2 with lines, \
'data/7008699_90deg.tsv' using 1:2 with lines, \
'data/7008700_90deg.tsv' using 1:2 with lines, \
'data/7008701_90deg.tsv' using 1:2 with lines, \
'data/7008702_90deg.tsv' using 1:2 with lines, \
'data/7008703_90deg.tsv' using 1:2 with lines, \
'data/7008704_90deg.tsv' using 1:2 with lines, \
'data/7008705_90deg.tsv' using 1:2 with lines, \
'data/7008706_90deg.tsv' using 1:2 with lines, \
'data/7008707_90deg.tsv' using 1:2 with lines, \
'data/7008708_90deg.tsv' using 1:2 with lines, \
'data/7008709_90deg.tsv' using 1:2 with lines, \
'data/7008710_90deg.tsv' using 1:2 with lines, \
'data/7008711_90deg.tsv' using 1:2 with lines, \
'data/7008712_90deg.tsv' using 1:2 with lines, \
'data/7008713_90deg.tsv' using 1:2 with lines, \
'data/7008714_90deg.tsv' using 1:2 with lines, \
'data/7008715_90deg.tsv' using 1:2 with lines, \
'data/7008716_90deg.tsv' using 1:2 with lines, \
'data/7008717_90deg.tsv' using 1:2 with lines, \
'data/7008718_90deg.tsv' using 1:2 with lines, \
'data/7008719_90deg.tsv' using 1:2 with lines, \
'data/7008720_90deg.tsv' using 1:2 with lines, \
'data/7008721_90deg.tsv' using 1:2 with lines, \
'data/7008722_90deg.tsv' using 1:2 with lines, \
'data/7008723_90deg.tsv' using 1:2 with lines, \
'data/7008724_90deg.tsv' using 1:2 with lines, \
'data/7008725_90deg.tsv' using 1:2 with lines, \
'data/7008726_90deg.tsv' using 1:2 with lines, \
'data/7008727_90deg.tsv' using 1:2 with lines, \
'data/7008728_90deg.tsv' using 1:2 with lines, \
'data/7008729_90deg.tsv' using 1:2 with lines, \
'data/7008730_90deg.tsv' using 1:2 with lines, \
'data/7008731_90deg.tsv' using 1:2 with lines, \
'data/7008732_90deg.tsv' using 1:2 with lines, \
'data/7008733_90deg.tsv' using 1:2 with lines, \
'data/7008734_90deg.tsv' using 1:2 with lines, \
'data/7008735_90deg.tsv' using 1:2 with lines, \
'data/7008736_90deg.tsv' using 1:2 with lines, \
'data/7008737_90deg.tsv' using 1:2 with lines, \
'data/7008738_90deg.tsv' using 1:2 with lines, \
'data/7008739_90deg.tsv' using 1:2 with lines, \
'data/7008740_90deg.tsv' using 1:2 with lines, \
'data/7008741_90deg.tsv' using 1:2 with lines, \
'data/7008742_90deg.tsv' using 1:2 with lines, \
'data/7008743_90deg.tsv' using 1:2 with lines, \
'data/7008744_90deg.tsv' using 1:2 with lines, \
'data/7008745_90deg.tsv' using 1:2 with lines, \
'data/7008746_90deg.tsv' using 1:2 with lines, \
'data/7008747_90deg.tsv' using 1:2 with lines, \
'data/7008748_90deg.tsv' using 1:2 with lines, \
'data/7008749_90deg.tsv' using 1:2 with lines, \
'data/7008750_90deg.tsv' using 1:2 with lines, \
'data/7008751_90deg.tsv' using 1:2 with lines, \
'data/7008752_90deg.tsv' using 1:2 with lines, \
'data/7008753_90deg.tsv' using 1:2 with lines, \
'data/7008754_90deg.tsv' using 1:2 with lines, \
'data/7008755_90deg.tsv' using 1:2 with lines, \
'data/7008756_90deg.tsv' using 1:2 with lines, \
'data/7008757_90deg.tsv' using 1:2 with lines, \
'data/7008758_90deg.tsv' using 1:2 with lines, \
'data/7008759_90deg.tsv' using 1:2 with lines, \
'data/7008760_90deg.tsv' using 1:2 with lines, \
'data/7008761_90deg.tsv' using 1:2 with lines, \
'data/7008762_90deg.tsv' using 1:2 with lines, \
'data/7008763_90deg.tsv' using 1:2 with lines, \
'data/7008764_90deg.tsv' using 1:2 with lines, \
'data/7008765_90deg.tsv' using 1:2 with lines, \
'data/7008766_90deg.tsv' using 1:2 with lines, \
'data/7008767_90deg.tsv' using 1:2 with lines, \
'data/7008768_90deg.tsv' using 1:2 with lines, \
'data/7008769_90deg.tsv' using 1:2 with lines, \
'data/7008770_90deg.tsv' using 1:2 with lines, \
'data/7008771_90deg.tsv' using 1:2 with lines, \
'data/7008772_90deg.tsv' using 1:2 with lines, \
'data/7008773_90deg.tsv' using 1:2 with lines, \
'data/7008774_90deg.tsv' using 1:2 with lines, \
'data/7008775_90deg.tsv' using 1:2 with lines, \
'data/7008776_90deg.tsv' using 1:2 with lines, \
'data/7008777_90deg.tsv' using 1:2 with lines, \
'data/7008778_90deg.tsv' using 1:2 with lines, \
'data/7008779_90deg.tsv' using 1:2 with lines, \
'data/7008780_90deg.tsv' using 1:2 with lines, \
'data/7008781_90deg.tsv' using 1:2 with lines, \
'data/7008782_90deg.tsv' using 1:2 with lines, \
'data/7008783_90deg.tsv' using 1:2 with lines, \
'data/7008784_90deg.tsv' using 1:2 with lines, \
'data/7008785_90deg.tsv' using 1:2 with lines, \
'data/7008786_90deg.tsv' using 1:2 with lines, \
'data/7008787_90deg.tsv' using 1:2 with lines, \
'data/7008788_90deg.tsv' using 1:2 with lines, \
'data/7008789_90deg.tsv' using 1:2 with lines, \
'data/7008790_90deg.tsv' using 1:2 with lines, \
'data/7008791_90deg.tsv' using 1:2 with lines, \
'data/7008792_90deg.tsv' using 1:2 with lines, \
'data/7008793_90deg.tsv' using 1:2 with lines, \
'data/7008794_90deg.tsv' using 1:2 with lines, \
'data/7008795_90deg.tsv' using 1:2 with lines, \
'data/7008796_90deg.tsv' using 1:2 with lines, \
'data/7008797_90deg.tsv' using 1:2 with lines, \
'data/7008798_90deg.tsv' using 1:2 with lines, \
'data/7008799_90deg.tsv' using 1:2 with lines, \
'data/7008800_90deg.tsv' using 1:2 with lines, \
'data/7008801_90deg.tsv' using 1:2 with lines, \
'data/7008802_90deg.tsv' using 1:2 with lines, \
'data/7008803_90deg.tsv' using 1:2 with lines, \
'data/7008804_90deg.tsv' using 1:2 with lines, \
'data/7008805_90deg.tsv' using 1:2 with lines, \
'data/7008806_90deg.tsv' using 1:2 with lines, \
'data/7008807_90deg.tsv' using 1:2 with lines, \
'data/7008808_90deg.tsv' using 1:2 with lines, \
'data/7008809_90deg.tsv' using 1:2 with lines, \
'data/7008810_90deg.tsv' using 1:2 with lines, \
'data/7008811_90deg.tsv' using 1:2 with lines, \
'data/7008812_90deg.tsv' using 1:2 with lines, \
'data/7008813_90deg.tsv' using 1:2 with lines, \
'data/7008814_90deg.tsv' using 1:2 with lines, \
'data/7008815_90deg.tsv' using 1:2 with lines, \
'data/7008816_90deg.tsv' using 1:2 with lines, \
'data/7008817_90deg.tsv' using 1:2 with lines, \
'data/7008818_90deg.tsv' using 1:2 with lines, \
'data/7008819_90deg.tsv' using 1:2 with lines, \
'data/7008820_90deg.tsv' using 1:2 with lines, \
'data/7008821_90deg.tsv' using 1:2 with lines, \
'data/7008822_90deg.tsv' using 1:2 with lines, \
'data/7008823_90deg.tsv' using 1:2 with lines, \
'data/7008824_90deg.tsv' using 1:2 with lines, \
'data/7008825_90deg.tsv' using 1:2 with lines, \
'data/7008826_90deg.tsv' using 1:2 with lines, \
'data/7008827_90deg.tsv' using 1:2 with lines, \
'data/7008828_90deg.tsv' using 1:2 with lines, \
'data/7008829_90deg.tsv' using 1:2 with lines, \
'data/7008830_90deg.tsv' using 1:2 with lines, \
'data/7008831_90deg.tsv' using 1:2 with lines, \
'data/7008832_90deg.tsv' using 1:2 with lines, \
'data/7008833_90deg.tsv' using 1:2 with lines, \
'data/7008834_90deg.tsv' using 1:2 with lines, \
'data/7008835_90deg.tsv' using 1:2 with lines, \
'data/7008836_90deg.tsv' using 1:2 with lines, \
'data/7008837_90deg.tsv' using 1:2 with lines, \
'data/7008838_90deg.tsv' using 1:2 with lines, \
'data/7008839_90deg.tsv' using 1:2 with lines, \
'data/7008840_90deg.tsv' using 1:2 with lines, \
'data/7008841_90deg.tsv' using 1:2 with lines, \
'data/7008842_90deg.tsv' using 1:2 with lines, \
'data/7008843_90deg.tsv' using 1:2 with lines, \
'data/7008844_90deg.tsv' using 1:2 with lines, \
'data/7008845_90deg.tsv' using 1:2 with lines, \
'data/7008846_90deg.tsv' using 1:2 with lines, \
'data/7008847_90deg.tsv' using 1:2 with lines, \
'data/7008848_90deg.tsv' using 1:2 with lines, \
'data/7008849_90deg.tsv' using 1:2 with lines, \
'data/7008850_90deg.tsv' using 1:2 with lines, \
'data/7008851_90deg.tsv' using 1:2 with lines, \
'data/7008852_90deg.tsv' using 1:2 with lines, \
'data/7008853_90deg.tsv' using 1:2 with lines, \
'data/7008854_90deg.tsv' using 1:2 with lines, \
'data/7008855_90deg.tsv' using 1:2 with lines, \
'data/7008856_90deg.tsv' using 1:2 with lines, \
'data/7008857_90deg.tsv' using 1:2 with lines, \
'data/7008858_90deg.tsv' using 1:2 with lines, \
'data/7008859_90deg.tsv' using 1:2 with lines, \
'data/7008860_90deg.tsv' using 1:2 with lines, \
'data/7008861_90deg.tsv' using 1:2 with lines, \
'data/7008862_90deg.tsv' using 1:2 with lines, \
'data/7008863_90deg.tsv' using 1:2 with lines, \
'data/7008864_90deg.tsv' using 1:2 with lines, \
'data/7008865_90deg.tsv' using 1:2 with lines, \
'data/7008866_90deg.tsv' using 1:2 with lines, \
'data/7008867_90deg.tsv' using 1:2 with lines, \
'data/7008868_90deg.tsv' using 1:2 with lines, \
'data/7008869_90deg.tsv' using 1:2 with lines, \
'data/7008870_90deg.tsv' using 1:2 with lines, \
'data/7008871_90deg.tsv' using 1:2 with lines, \
'data/7008872_90deg.tsv' using 1:2 with lines, \
'data/7008873_90deg.tsv' using 1:2 with lines, \
'data/7008874_90deg.tsv' using 1:2 with lines, \
'data/7008875_90deg.tsv' using 1:2 with lines, \
'data/7008876_90deg.tsv' using 1:2 with lines, \
'data/7008877_90deg.tsv' using 1:2 with lines, \
'data/7008878_90deg.tsv' using 1:2 with lines, \
'data/7008879_90deg.tsv' using 1:2 with lines, \
'data/7008880_90deg.tsv' using 1:2 with lines, \
'data/7008881_90deg.tsv' using 1:2 with lines, \
'data/7008882_90deg.tsv' using 1:2 with lines, \
'data/7008883_90deg.tsv' using 1:2 with lines, \
'data/7008884_90deg.tsv' using 1:2 with lines, \
'data/7008885_90deg.tsv' using 1:2 with lines, \
'data/7008886_90deg.tsv' using 1:2 with lines, \
'data/7008887_90deg.tsv' using 1:2 with lines, \
'data/7008888_90deg.tsv' using 1:2 with lines, \
'data/7008889_90deg.tsv' using 1:2 with lines, \
'data/7008890_90deg.tsv' using 1:2 with lines, \
'data/7008891_90deg.tsv' using 1:2 with lines, \
'data/7008892_90deg.tsv' using 1:2 with lines, \
'data/7008893_90deg.tsv' using 1:2 with lines, \
'data/7008894_90deg.tsv' using 1:2 with lines, \
'data/7008895_90deg.tsv' using 1:2 with lines, \
'data/7008896_90deg.tsv' using 1:2 with lines, \
'data/7008897_90deg.tsv' using 1:2 with lines, \
'data/7008898_90deg.tsv' using 1:2 with lines, \
'data/7008899_90deg.tsv' using 1:2 with lines, \
'data/7008900_90deg.tsv' using 1:2 with lines, \
'data/7008901_90deg.tsv' using 1:2 with lines, \
'data/7008902_90deg.tsv' using 1:2 with lines, \
'data/7008903_90deg.tsv' using 1:2 with lines, \
'data/7008904_90deg.tsv' using 1:2 with lines, \
'data/7008905_90deg.tsv' using 1:2 with lines, \
'data/7008906_90deg.tsv' using 1:2 with lines, \
'data/7008907_90deg.tsv' using 1:2 with lines, \
'data/7008908_90deg.tsv' using 1:2 with lines, \
'data/7008909_90deg.tsv' using 1:2 with lines, \
'data/7008910_90deg.tsv' using 1:2 with lines, \
'data/7008911_90deg.tsv' using 1:2 with lines, \
'data/7008912_90deg.tsv' using 1:2 with lines, \
'data/7008913_90deg.tsv' using 1:2 with lines, \
'data/7008914_90deg.tsv' using 1:2 with lines, \
'data/7008915_90deg.tsv' using 1:2 with lines, \
'data/7008916_90deg.tsv' using 1:2 with lines, \
'data/7008917_90deg.tsv' using 1:2 with lines, \
'data/7008918_90deg.tsv' using 1:2 with lines, \
'data/7008919_90deg.tsv' using 1:2 with lines, \
'data/7008920_90deg.tsv' using 1:2 with lines, \
'data/7008921_90deg.tsv' using 1:2 with lines, \
'data/7008922_90deg.tsv' using 1:2 with lines, \
'data/7008923_90deg.tsv' using 1:2 with lines, \
'data/7008924_90deg.tsv' using 1:2 with lines, \
'data/7008925_90deg.tsv' using 1:2 with lines, \
'data/7008926_90deg.tsv' using 1:2 with lines, \
'data/7008927_90deg.tsv' using 1:2 with lines, \
'data/7008928_90deg.tsv' using 1:2 with lines, \
'data/7008929_90deg.tsv' using 1:2 with lines, \
'data/7008930_90deg.tsv' using 1:2 with lines, \
'data/7008931_90deg.tsv' using 1:2 with lines, \
'data/7008932_90deg.tsv' using 1:2 with lines, \
'data/7008933_90deg.tsv' using 1:2 with lines, \
'data/7008934_90deg.tsv' using 1:2 with lines, \
'data/7008935_90deg.tsv' using 1:2 with lines, \
'data/7008936_90deg.tsv' using 1:2 with lines, \
'data/7008937_90deg.tsv' using 1:2 with lines, \
'data/7008938_90deg.tsv' using 1:2 with lines, \
'data/7008939_90deg.tsv' using 1:2 with lines, \
'data/7008940_90deg.tsv' using 1:2 with lines, \
'data/7008941_90deg.tsv' using 1:2 with lines, \
'data/7008942_90deg.tsv' using 1:2 with lines, \
'data/7008943_90deg.tsv' using 1:2 with lines, \
'data/7008944_90deg.tsv' using 1:2 with lines, \
'data/7008945_90deg.tsv' using 1:2 with lines, \
'data/7008946_90deg.tsv' using 1:2 with lines, \
'data/7008947_90deg.tsv' using 1:2 with lines, \
'data/7008948_90deg.tsv' using 1:2 with lines, \
'data/7008949_90deg.tsv' using 1:2 with lines, \
'data/7008950_90deg.tsv' using 1:2 with lines, \
'data/7008951_90deg.tsv' using 1:2 with lines, \
'data/7008952_90deg.tsv' using 1:2 with lines, \
'data/7008953_90deg.tsv' using 1:2 with lines, \
'data/7008954_90deg.tsv' using 1:2 with lines, \
'data/7008955_90deg.tsv' using 1:2 with lines, \
'data/7008956_90deg.tsv' using 1:2 with lines, \
'data/7008957_90deg.tsv' using 1:2 with lines, \
'data/7008958_90deg.tsv' using 1:2 with lines, \
'data/7008959_90deg.tsv' using 1:2 with lines, \
'data/7008960_90deg.tsv' using 1:2 with lines, \
'data/7008961_90deg.tsv' using 1:2 with lines, \
'data/7008962_90deg.tsv' using 1:2 with lines, \
'data/7008963_90deg.tsv' using 1:2 with lines, \
'data/7008964_90deg.tsv' using 1:2 with lines, \
'data/7008965_90deg.tsv' using 1:2 with lines, \
'data/7008966_90deg.tsv' using 1:2 with lines, \
'data/7008967_90deg.tsv' using 1:2 with lines, \
'data/7008968_90deg.tsv' using 1:2 with lines, \
'data/7008969_90deg.tsv' using 1:2 with lines, \
'data/7008970_90deg.tsv' using 1:2 with lines, \
'data/7008971_90deg.tsv' using 1:2 with lines, \
'data/7008972_90deg.tsv' using 1:2 with lines, \
'data/7008973_90deg.tsv' using 1:2 with lines, \
'data/7008974_90deg.tsv' using 1:2 with lines, \
'data/7008975_90deg.tsv' using 1:2 with lines, \
'data/7008976_90deg.tsv' using 1:2 with lines, \
'data/7008977_90deg.tsv' using 1:2 with lines, \
'data/7008978_90deg.tsv' using 1:2 with lines, \
'data/7008979_90deg.tsv' using 1:2 with lines, \
'data/7008980_90deg.tsv' using 1:2 with lines, \
'data/7008981_90deg.tsv' using 1:2 with lines, \
'data/7008982_90deg.tsv' using 1:2 with lines, \
'data/7008983_90deg.tsv' using 1:2 with lines, \
'data/7008984_90deg.tsv' using 1:2 with lines, \
'data/7008985_90deg.tsv' using 1:2 with lines, \
'data/7008986_90deg.tsv' using 1:2 with lines, \
'data/7008987_90deg.tsv' using 1:2 with lines, \
'data/7008988_90deg.tsv' using 1:2 with lines, \
'data/7008989_90deg.tsv' using 1:2 with lines, \
'data/7008990_90deg.tsv' using 1:2 with lines, \
'data/7008991_90deg.tsv' using 1:2 with lines, \
'data/7008992_90deg.tsv' using 1:2 with lines, \
'data/7008993_90deg.tsv' using 1:2 with lines, \
'data/7008994_90deg.tsv' using 1:2 with lines, \
'data/7008995_90deg.tsv' using 1:2 with lines, \
'data/7008996_90deg.tsv' using 1:2 with lines, \
'data/7008997_90deg.tsv' using 1:2 with lines, \
'data/7008998_90deg.tsv' using 1:2 with lines, \
'data/7008999_90deg.tsv' using 1:2 with lines, \
'data/7009000_90deg.tsv' using 1:2 with lines, \
'data/7009001_90deg.tsv' using 1:2 with lines, \
'data/7009002_90deg.tsv' using 1:2 with lines, \
'data/7009003_90deg.tsv' using 1:2 with lines, \
'data/7009004_90deg.tsv' using 1:2 with lines, \
'data/7009005_90deg.tsv' using 1:2 with lines, \
'data/7009006_90deg.tsv' using 1:2 with lines, \
'data/7009007_90deg.tsv' using 1:2 with lines, \
'data/7009008_90deg.tsv' using 1:2 with lines, \
'data/7009009_90deg.tsv' using 1:2 with lines, \
'data/7009010_90deg.tsv' using 1:2 with lines, \
'data/7009011_90deg.tsv' using 1:2 with lines, \
'data/7009012_90deg.tsv' using 1:2 with lines, \
'data/7009013_90deg.tsv' using 1:2 with lines, \
'data/7009014_90deg.tsv' using 1:2 with lines, \
'data/7009015_90deg.tsv' using 1:2 with lines, \
'data/7009016_90deg.tsv' using 1:2 with lines, \
'data/7009017_90deg.tsv' using 1:2 with lines, \
'data/7009018_90deg.tsv' using 1:2 with lines, \
'data/7009019_90deg.tsv' using 1:2 with lines, \
'data/7009020_90deg.tsv' using 1:2 with lines, \
'data/7009021_90deg.tsv' using 1:2 with lines, \
'data/7009022_90deg.tsv' using 1:2 with lines, \
'data/7009023_90deg.tsv' using 1:2 with lines, \
'data/7009024_90deg.tsv' using 1:2 with lines, \
'data/7009025_90deg.tsv' using 1:2 with lines, \
'data/7009026_90deg.tsv' using 1:2 with lines, \
'data/7009027_90deg.tsv' using 1:2 with lines, \
'data/7009028_90deg.tsv' using 1:2 with lines, \
'data/7009029_90deg.tsv' using 1:2 with lines, \
'data/7009030_90deg.tsv' using 1:2 with lines, \
'data/7009031_90deg.tsv' using 1:2 with lines, \
'data/7009032_90deg.tsv' using 1:2 with lines, \
'data/7009033_90deg.tsv' using 1:2 with lines, \
'data/7009034_90deg.tsv' using 1:2 with lines, \
'data/7009035_90deg.tsv' using 1:2 with lines, \
'data/7009036_90deg.tsv' using 1:2 with lines, \
'data/7009037_90deg.tsv' using 1:2 with lines, \
'data/7009038_90deg.tsv' using 1:2 with lines, \
'data/7009039_90deg.tsv' using 1:2 with lines, \
'data/7009040_90deg.tsv' using 1:2 with lines, \
'data/7009041_90deg.tsv' using 1:2 with lines, \
'data/7009042_90deg.tsv' using 1:2 with lines, \
'data/7009043_90deg.tsv' using 1:2 with lines, \
'data/7009044_90deg.tsv' using 1:2 with lines, \
'data/7009045_90deg.tsv' using 1:2 with lines, \
'data/7009046_90deg.tsv' using 1:2 with lines, \
'data/7009047_90deg.tsv' using 1:2 with lines, \
'data/7009048_90deg.tsv' using 1:2 with lines, \
'data/7009049_90deg.tsv' using 1:2 with lines, \
'data/7009050_90deg.tsv' using 1:2 with lines, \
'data/7009051_90deg.tsv' using 1:2 with lines, \
'data/7009052_90deg.tsv' using 1:2 with lines, \
'data/7009053_90deg.tsv' using 1:2 with lines, \
'data/7009054_90deg.tsv' using 1:2 with lines, \
'data/7009055_90deg.tsv' using 1:2 with lines, \
'data/7009056_90deg.tsv' using 1:2 with lines, \
'data/7009057_90deg.tsv' using 1:2 with lines, \
'data/7009058_90deg.tsv' using 1:2 with lines, \
'data/7009059_90deg.tsv' using 1:2 with lines, \
'data/7009060_90deg.tsv' using 1:2 with lines, \
'data/7009061_90deg.tsv' using 1:2 with lines, \
'data/7009062_90deg.tsv' using 1:2 with lines, \
'data/7009063_90deg.tsv' using 1:2 with lines, \
'data/7009064_90deg.tsv' using 1:2 with lines, \
'data/7009065_90deg.tsv' using 1:2 with lines, \
'data/7009066_90deg.tsv' using 1:2 with lines, \
'data/7009067_90deg.tsv' using 1:2 with lines, \
'data/7009068_90deg.tsv' using 1:2 with lines, \
'data/7009069_90deg.tsv' using 1:2 with lines, \
'data/7009070_90deg.tsv' using 1:2 with lines, \
'data/7009071_90deg.tsv' using 1:2 with lines, \
'data/7009072_90deg.tsv' using 1:2 with lines, \
'data/7009073_90deg.tsv' using 1:2 with lines, \
'data/7009074_90deg.tsv' using 1:2 with lines, \
'data/7009075_90deg.tsv' using 1:2 with lines, \
'data/7009076_90deg.tsv' using 1:2 with lines, \
'data/7009077_90deg.tsv' using 1:2 with lines, \
'data/7009078_90deg.tsv' using 1:2 with lines, \
'data/7009079_90deg.tsv' using 1:2 with lines, \
'data/7009080_90deg.tsv' using 1:2 with lines, \
'data/7009081_90deg.tsv' using 1:2 with lines, \
'data/7009082_90deg.tsv' using 1:2 with lines, \
'data/7009083_90deg.tsv' using 1:2 with lines, \
'data/7009084_90deg.tsv' using 1:2 with lines, \
'data/7009085_90deg.tsv' using 1:2 with lines, \
'data/7009086_90deg.tsv' using 1:2 with lines, \
'data/7009087_90deg.tsv' using 1:2 with lines, \
'data/7009088_90deg.tsv' using 1:2 with lines, \
'data/7009089_90deg.tsv' using 1:2 with lines, \
'data/7009090_90deg.tsv' using 1:2 with lines, \
'data/7009091_90deg.tsv' using 1:2 with lines, \
'data/7009092_90deg.tsv' using 1:2 with lines, \
'data/7009093_90deg.tsv' using 1:2 with lines, \
'data/7009094_90deg.tsv' using 1:2 with lines, \
'data/7009095_90deg.tsv' using 1:2 with lines, \
'data/7009096_90deg.tsv' using 1:2 with lines, \
'data/7009097_90deg.tsv' using 1:2 with lines, \
'data/7009098_90deg.tsv' using 1:2 with lines, \
'data/7009099_90deg.tsv' using 1:2 with lines, \
'data/7009100_90deg.tsv' using 1:2 with lines, \
'data/7009101_90deg.tsv' using 1:2 with lines, \
'data/7009102_90deg.tsv' using 1:2 with lines, \
'data/7009103_90deg.tsv' using 1:2 with lines, \
'data/7009104_90deg.tsv' using 1:2 with lines, \
'data/7009105_90deg.tsv' using 1:2 with lines, \
'data/7009106_90deg.tsv' using 1:2 with lines, \
'data/7009107_90deg.tsv' using 1:2 with lines, \
'data/7009108_90deg.tsv' using 1:2 with lines, \
'data/7009109_90deg.tsv' using 1:2 with lines, \
'data/7009110_90deg.tsv' using 1:2 with lines, \
'data/7009111_90deg.tsv' using 1:2 with lines, \
'data/7009112_90deg.tsv' using 1:2 with lines, \
'data/7009113_90deg.tsv' using 1:2 with lines, \
'data/7009114_90deg.tsv' using 1:2 with lines, \
'data/7009115_90deg.tsv' using 1:2 with lines, \
'data/7009116_90deg.tsv' using 1:2 with lines, \
'data/7009117_90deg.tsv' using 1:2 with lines, \
'data/7009118_90deg.tsv' using 1:2 with lines, \
'data/7009119_90deg.tsv' using 1:2 with lines, \
'data/7009120_90deg.tsv' using 1:2 with lines, \
'data/7009121_90deg.tsv' using 1:2 with lines, \
'data/7009122_90deg.tsv' using 1:2 with lines, \
'data/7009123_90deg.tsv' using 1:2 with lines, \
'data/7009124_90deg.tsv' using 1:2 with lines, \
'data/7009125_90deg.tsv' using 1:2 with lines, \
'data/7009126_90deg.tsv' using 1:2 with lines, \
'data/7009127_90deg.tsv' using 1:2 with lines, \
'data/7009128_90deg.tsv' using 1:2 with lines, \
'data/7009129_90deg.tsv' using 1:2 with lines, \
'data/7009130_90deg.tsv' using 1:2 with lines, \
'data/7009131_90deg.tsv' using 1:2 with lines, \
'data/7009132_90deg.tsv' using 1:2 with lines, \
'data/7009133_90deg.tsv' using 1:2 with lines, \
'data/7009134_90deg.tsv' using 1:2 with lines, \
'data/7009135_90deg.tsv' using 1:2 with lines, \
'data/7009136_90deg.tsv' using 1:2 with lines, \
'data/7009137_90deg.tsv' using 1:2 with lines, \
'data/7009138_90deg.tsv' using 1:2 with lines, \
'data/7009139_90deg.tsv' using 1:2 with lines, \
'data/7009140_90deg.tsv' using 1:2 with lines, \
'data/7009141_90deg.tsv' using 1:2 with lines, \
'data/7009142_90deg.tsv' using 1:2 with lines, \
'data/7009143_90deg.tsv' using 1:2 with lines, \
'data/7009144_90deg.tsv' using 1:2 with lines, \
'data/7009145_90deg.tsv' using 1:2 with lines, \
'data/7009146_90deg.tsv' using 1:2 with lines, \
'data/7009147_90deg.tsv' using 1:2 with lines, \
'data/7009148_90deg.tsv' using 1:2 with lines, \
'data/7009149_90deg.tsv' using 1:2 with lines, \
'data/7009150_90deg.tsv' using 1:2 with lines, \
'data/7009151_90deg.tsv' using 1:2 with lines, \
'data/7009152_90deg.tsv' using 1:2 with lines, \
'data/7009153_90deg.tsv' using 1:2 with lines, \
'data/7009154_90deg.tsv' using 1:2 with lines, \
'data/7009155_90deg.tsv' using 1:2 with lines, \
'data/7009156_90deg.tsv' using 1:2 with lines, \
'data/7009157_90deg.tsv' using 1:2 with lines, \
'data/7009158_90deg.tsv' using 1:2 with lines, \
'data/7009159_90deg.tsv' using 1:2 with lines, \
'data/7009160_90deg.tsv' using 1:2 with lines, \
'data/7009161_90deg.tsv' using 1:2 with lines, \
'data/7009162_90deg.tsv' using 1:2 with lines, \
'data/7009163_90deg.tsv' using 1:2 with lines, \
'data/7009164_90deg.tsv' using 1:2 with lines, \
'data/7009165_90deg.tsv' using 1:2 with lines, \
'data/7009166_90deg.tsv' using 1:2 with lines, \
'data/7009167_90deg.tsv' using 1:2 with lines, \
'data/7009168_90deg.tsv' using 1:2 with lines, \
'data/7009169_90deg.tsv' using 1:2 with lines, \
'data/7009170_90deg.tsv' using 1:2 with lines, \
'data/7009171_90deg.tsv' using 1:2 with lines, \
'data/7009172_90deg.tsv' using 1:2 with lines, \
'data/7009173_90deg.tsv' using 1:2 with lines, \
'data/7009174_90deg.tsv' using 1:2 with lines, \
'data/7009175_90deg.tsv' using 1:2 with lines, \
'data/7009176_90deg.tsv' using 1:2 with lines, \
'data/7009177_90deg.tsv' using 1:2 with lines, \
'data/7009178_90deg.tsv' using 1:2 with lines, \
'data/7009179_90deg.tsv' using 1:2 with lines, \
'data/7009180_90deg.tsv' using 1:2 with lines, \
'data/7009181_90deg.tsv' using 1:2 with lines, \
'data/7009182_90deg.tsv' using 1:2 with lines, \
'data/7009183_90deg.tsv' using 1:2 with lines, \
'data/7009184_90deg.tsv' using 1:2 with lines, \
'data/7009185_90deg.tsv' using 1:2 with lines, \
'data/7009186_90deg.tsv' using 1:2 with lines, \
'data/7009187_90deg.tsv' using 1:2 with lines, \
'data/7009188_90deg.tsv' using 1:2 with lines, \
'data/7009189_90deg.tsv' using 1:2 with lines, \
'data/7009190_90deg.tsv' using 1:2 with lines, \
'data/7009191_90deg.tsv' using 1:2 with lines, \
'data/7009192_90deg.tsv' using 1:2 with lines, \
'data/7009193_90deg.tsv' using 1:2 with lines, \
'data/7009194_90deg.tsv' using 1:2 with lines, \
'data/7009195_90deg.tsv' using 1:2 with lines, \
'data/7009196_90deg.tsv' using 1:2 with lines, \
'data/7009197_90deg.tsv' using 1:2 with lines, \
'data/7009198_90deg.tsv' using 1:2 with lines, \
'data/7009199_90deg.tsv' using 1:2 with lines, \
1
